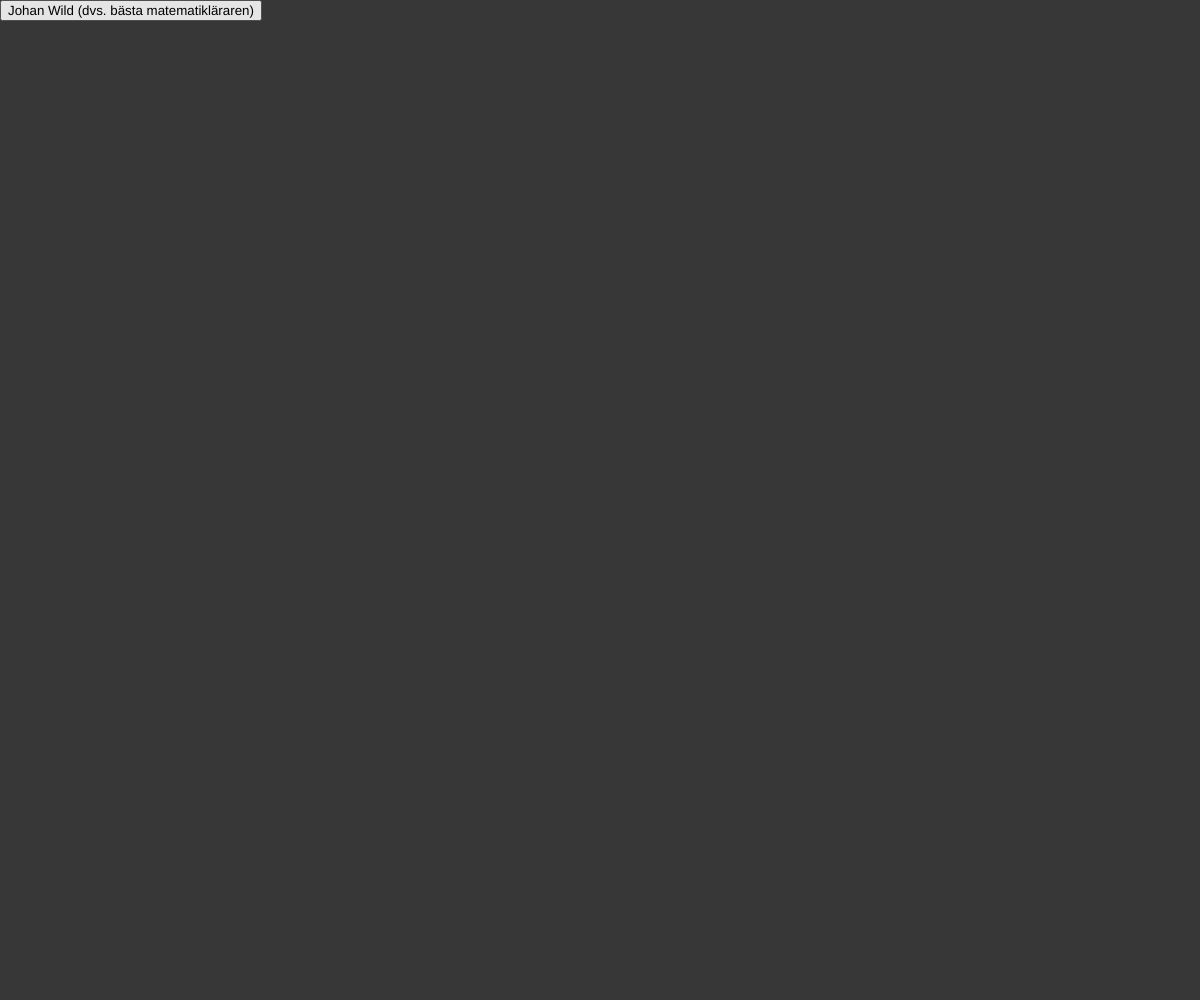
Frame 1 (no input)
Frame 60 (no input): identical to frame 1, image omitted
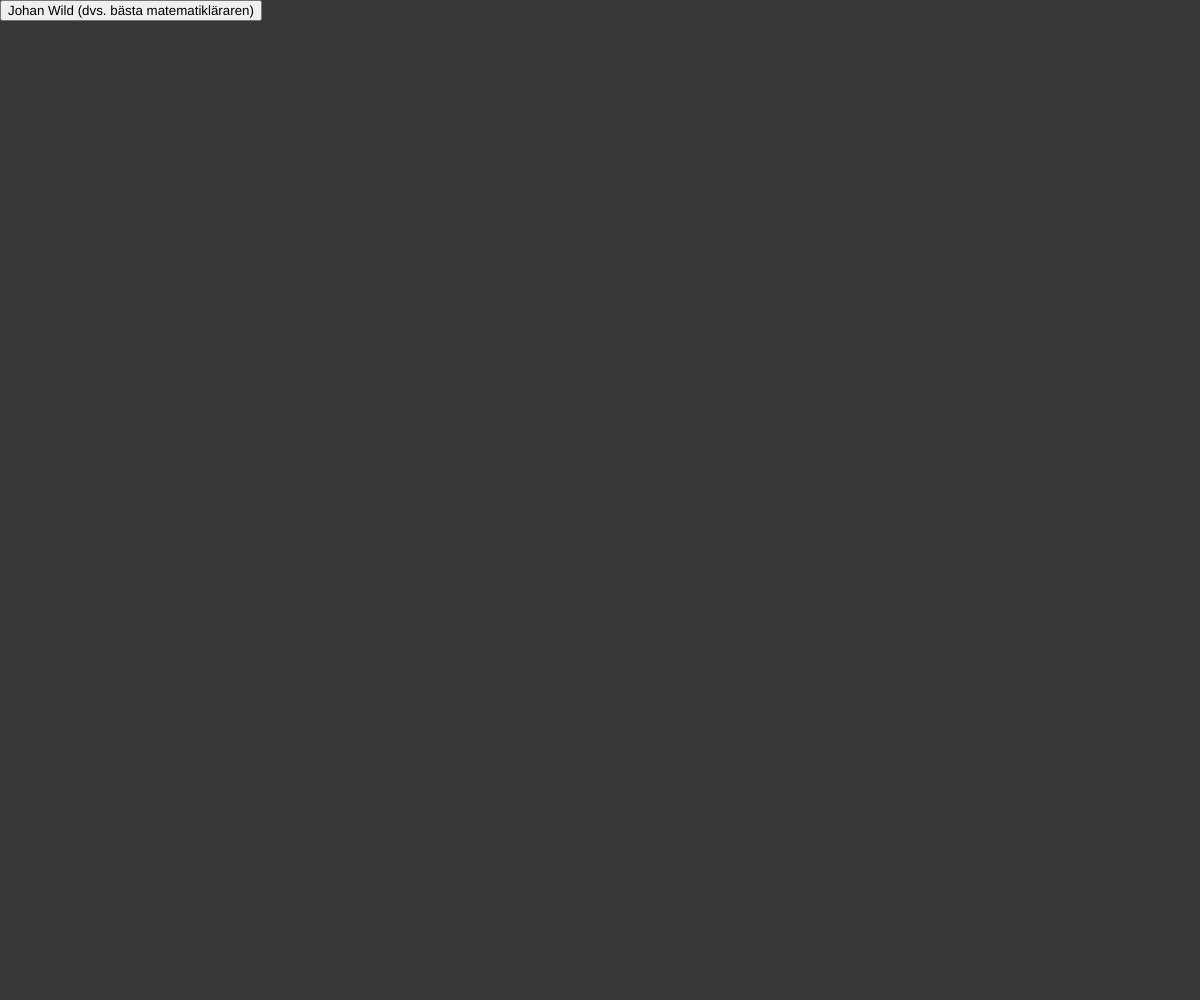
Frame 120 (the mouse pressed at the canvas centre since frame 60)

The p5.js sketch that drew these frames (run headless with seeded random() and noise() and a simulated clock; from frame 60 on, the mouse is pressed at the canvas centre):

// p5.js sketch
// ── sketch.js
var ritaX = [];
var ritaY = [];
var fourierX = [];
var fourierY = [];
var helabilden = [];
var x = 0;
var y = 0;
var t = 0;
var dt = 0;
var bilden = [];
var körvidare = false;

var skip;
var färg;
var weight;
var faktor;

var ritaSjälv = false;

function setup() {
	createCanvas(windowWidth, windowHeight);
	buttonJohan = createButton('Johan Wild (dvs. bästa matematikläraren)');
	buttonJohan.position(0, 0);
	buttonJohan.mousePressed(function () {
		bilden = johan;
		skip = 30
		färg = [244, 54, 76];
		weight = 2;
		faktor = 3;
		körigång();
	})


}

function mouseDragged() {
	if (ritaSjälv === true) {
		stroke(255);
		strokeWeight(3);
		point(mouseX, mouseY);
		bilden.push({ x: mouseX, y: mouseY });
	}
}

function körigång() {
	// var skip = 30;
	// ritaX och ritaY är listorna innehållande punkterna som ska ritas. 
	// Skippar några punkter, annars tar det jätte lång tid för programmet att köra.
	for (var i = 0; i < bilden.length; i += skip) {
		ritaX.push(bilden[i].x * faktor);
		ritaY.push(bilden[i].y * faktor);
	}

	// Skapar "fouriervarianterna" för punkterna som ska ritas.
	// Notera att man kör fouriertransform() på både ritaX och ritaY, detta 
	// för att skapa två cirklar som ritar hela figurer, den ena hanterar x positionen och den andra y positionen. 
	fourierX = fouriertransform(ritaX);
	fourierY = fouriertransform(ritaY);

	// Kolla senare kommentar för valet av dt. 
	dt = TWO_PI / fourierY.length;
	körvidare = true;
}

// Loop som körs hela tiden. 
function draw() {
	// Annars kommer punkterna att "försvinna" bakom bakgrunden när man ritar själv. 
	if (!ritaSjälv) {
		background(55);
	}
	// background(255)
	// "Start" positionen, dvs. den sista roterande punktens koordinater. 
	var Xstart = ritaCirklar(width / 2 - 100, 100, 0, fourierX);
	var Ystart = ritaCirklar(100, height / 2 - 200, HALF_PI, fourierY);

	// Utan denna if-sats så ritar den ett onödigt streck. Påverkar inte slutresultatet men det är fult med ett konstigt streck från ingenstans. 
	if (körvidare === true) {
		helabilden.unshift({ x: Xstart.x, y: Ystart.y });
		line(Xstart.x, Xstart.y, Xstart.x, Ystart.y);
		line(Ystart.x, Ystart.y, Xstart.x, Ystart.y);
	}

	beginShape();
	noFill();
	for (var i = 0; i < helabilden.length; i++) {
		vertex(helabilden[i].x, helabilden[i].y);
	}
	endShape();

	t += dt;

	if (t > TWO_PI) {
		// Bilden är ritad. 
		t = 0;
		// helabilden = [];
		noLoop();
	}

}

// Ritar cirklar och linjerna mellan cirklarna.  
function ritaCirklar(x, y, rotation, fourier) {
	for (var i = 0; i < fourier.length; i++) {
		var prevx = x;
		var prevy = y;

		// Notera att 2pi*kn/N (N är antalet punkter som ska ritas) bestämmer hur snabbt cirklarna ska rotera. 
		// k är frekvensen och tiden måste alltså öka med 2pi/N och därför blir tiden alltid en multipel av 2pi/N. 
		// Detta förklarar även valet av dt. "+ fourier[i].vinkel" är med för att detta är utgångsvinkeln. 
		// "+rotation" krävs då det ibland finns en "offset" i vinkeln. 
		x += fourier[i].r * cos(fourier[i].frekvens * t + fourier[i].vinkel + rotation);
		y += fourier[i].r * sin(fourier[i].frekvens * t + fourier[i].vinkel + rotation);

		// stroke(244,54,76);
		stroke(färg)
		// stroke(173, 216, 230);
		strokeWeight(weight)
		noFill();
		ellipse(prevx, prevy, fourier[i].r);
		// stroke(255);
		line(prevx, prevy, x, y);
	}
	return { x: x, y: y };
}

// Själva DFT.
function fouriertransform(x) {
	// Använder wikipedias ekvation i artikeln om DFT. 
	var temp = [];
	for (var k = 0; k < x.length; k++) {
		var re = 0;
		var im = 0;

		for (var n = 0; n < x.length; n++) {
			re += x[n] * cos(2 * PI / x.length * k * n);
			im -= x[n] * sin(2 * PI / x.length * k * n);
		}
		re /= x.length;
		im /= x.length;

		var frekvens = k;
		var r = sqrt(re * re + im * im);
		var vinkel = atan2(im, re);

		temp[k] = { re: re, im: im, frekvens: frekvens, r: r, vinkel: vinkel };
	}
	return temp;

}

// ── ritningar.js
let johan = [{x:27,y:190},{x:27,y:190},{x:27,y:190},{x:27,y:190},{x:27,y:190},{x:27,y:190},{x:27,y:190},{x:27,y:190},{x:27,y:190},{x:27,y:190},{x:27,y:190},{x:27,y:190},{x:27,y:190},{x:27,y:190},{x:27,y:190},{x:27,y:190},{x:27,y:190},{x:27,y:190},{x:27,y:190},{x:27,y:190},{x:27,y:190},{x:27,y:190},{x:27,y:190},{x:28,y:190},{x:28,y:190},{x:28,y:190},{x:28,y:190},{x:28,y:190},{x:28,y:189},{x:28,y:189},{x:28,y:189},{x:29,y:189},{x:29,y:189},{x:29,y:189},{x:29,y:189},{x:29,y:189},{x:29,y:189},{x:29,y:189},{x:29,y:189},{x:29,y:189},{x:29,y:189},{x:29,y:189},{x:29,y:189},{x:30,y:189},{x:30,y:188},{x:30,y:188},{x:30,y:188},{x:30,y:188},{x:30,y:188},{x:30,y:188},{x:30,y:188},{x:30,y:188},{x:31,y:188},{x:31,y:188},{x:31,y:188},{x:31,y:188},{x:31,y:188},{x:31,y:188},{x:31,y:188},{x:32,y:188},{x:32,y:188},{x:32,y:187},{x:32,y:187},{x:32,y:187},{x:32,y:187},{x:32,y:187},{x:32,y:187},{x:33,y:187},{x:33,y:187},{x:33,y:187},{x:33,y:187},{x:33,y:187},{x:33,y:187},{x:33,y:187},{x:34,y:187},{x:34,y:187},{x:34,y:187},{x:34,y:187},{x:34,y:186},{x:35,y:186},{x:35,y:186},{x:35,y:186},{x:35,y:186},{x:35,y:186},{x:35,y:186},{x:35,y:186},{x:35,y:186},{x:36,y:186},{x:36,y:186},{x:36,y:186},{x:36,y:186},{x:36,y:186},{x:36,y:186},{x:36,y:186},{x:36,y:186},{x:36,y:186},{x:36,y:186},{x:36,y:186},{x:37,y:185},{x:37,y:185},{x:37,y:185},{x:37,y:185},{x:37,y:185},{x:37,y:185},{x:37,y:185},{x:38,y:185},{x:38,y:185},{x:38,y:185},{x:38,y:185},{x:38,y:185},{x:38,y:185},{x:38,y:185},{x:38,y:185},{x:38,y:185},{x:39,y:185},{x:39,y:185},{x:39,y:185},{x:39,y:185},{x:39,y:185},{x:40,y:185},{x:40,y:184},{x:40,y:184},{x:40,y:184},{x:40,y:184},{x:40,y:184},{x:41,y:184},{x:41,y:184},{x:41,y:184},{x:41,y:184},{x:41,y:184},{x:41,y:184},{x:41,y:184},{x:41,y:184},{x:41,y:184},{x:42,y:184},{x:42,y:184},{x:42,y:184},{x:42,y:184},{x:42,y:184},{x:43,y:184},{x:43,y:184},{x:43,y:184},{x:43,y:184},{x:43,y:184},{x:43,y:184},{x:43,y:184},{x:44,y:184},{x:44,y:183},{x:44,y:183},{x:44,y:183},{x:44,y:183},{x:44,y:183},{x:44,y:183},{x:44,y:183},{x:44,y:183},{x:44,y:183},{x:45,y:183},{x:45,y:183},{x:45,y:183},{x:45,y:183},{x:45,y:183},{x:46,y:183},{x:46,y:183},{x:46,y:183},{x:46,y:183},{x:46,y:183},{x:46,y:183},{x:46,y:183},{x:47,y:183},{x:47,y:183},{x:47,y:183},{x:47,y:182},{x:47,y:182},{x:47,y:182},{x:48,y:182},{x:48,y:182},{x:48,y:182},{x:48,y:182},{x:48,y:182},{x:49,y:182},{x:49,y:182},{x:49,y:182},{x:49,y:182},{x:49,y:182},{x:49,y:182},{x:49,y:182},{x:50,y:182},{x:50,y:181},{x:50,y:181},{x:50,y:181},{x:50,y:181},{x:50,y:181},{x:51,y:181},{x:51,y:181},{x:51,y:181},{x:51,y:181},{x:51,y:181},{x:51,y:181},{x:51,y:181},{x:52,y:181},{x:52,y:181},{x:52,y:181},{x:52,y:181},{x:52,y:181},{x:52,y:180},{x:52,y:180},{x:52,y:180},{x:53,y:180},{x:53,y:180},{x:53,y:180},{x:53,y:180},{x:53,y:180},{x:53,y:180},{x:53,y:180},{x:53,y:180},{x:53,y:180},{x:54,y:180},{x:54,y:180},{x:54,y:179},{x:54,y:179},{x:54,y:179},{x:54,y:179},{x:54,y:179},{x:54,y:179},{x:54,y:179},{x:55,y:179},{x:55,y:179},{x:55,y:179},{x:55,y:179},{x:55,y:179},{x:55,y:179},{x:55,y:179},{x:56,y:179},{x:56,y:179},{x:56,y:179},{x:56,y:179},{x:56,y:179},{x:56,y:179},{x:56,y:179},{x:56,y:179},{x:56,y:178},{x:56,y:178},{x:56,y:178},{x:56,y:178},{x:57,y:178},{x:57,y:178},{x:57,y:178},{x:58,y:178},{x:58,y:178},{x:58,y:178},{x:58,y:178},{x:58,y:178},{x:58,y:178},{x:58,y:178},{x:59,y:178},{x:59,y:178},{x:59,y:178},{x:59,y:178},{x:59,y:178},{x:60,y:178},{x:60,y:178},{x:60,y:178},{x:60,y:178},{x:60,y:178},{x:60,y:178},{x:60,y:178},{x:60,y:178},{x:60,y:178},{x:60,y:178},{x:61,y:178},{x:61,y:178},{x:61,y:178},{x:61,y:178},{x:61,y:178},{x:61,y:178},{x:61,y:178},{x:61,y:178},{x:61,y:178},{x:61,y:178},{x:62,y:178},{x:62,y:177},{x:62,y:177},{x:62,y:177},{x:62,y:177},{x:63,y:177},{x:63,y:177},{x:63,y:177},{x:63,y:177},{x:63,y:177},{x:63,y:177},{x:64,y:177},{x:64,y:177},{x:64,y:177},{x:64,y:177},{x:64,y:177},{x:64,y:177},{x:64,y:177},{x:65,y:177},{x:65,y:177},{x:65,y:177},{x:65,y:177},{x:65,y:177},{x:66,y:177},{x:66,y:177},{x:66,y:177},{x:66,y:177},{x:66,y:177},{x:66,y:177},{x:66,y:176},{x:67,y:176},{x:67,y:176},{x:67,y:176},{x:67,y:176},{x:67,y:176},{x:67,y:176},{x:67,y:176},{x:67,y:176},{x:68,y:176},{x:68,y:176},{x:68,y:176},{x:68,y:176},{x:68,y:176},{x:69,y:176},{x:69,y:176},{x:69,y:176},{x:69,y:176},{x:69,y:176},{x:69,y:175},{x:70,y:175},{x:70,y:175},{x:70,y:175},{x:70,y:175},{x:70,y:175},{x:70,y:175},{x:70,y:175},{x:71,y:175},{x:71,y:175},{x:71,y:175},{x:71,y:175},{x:71,y:175},{x:71,y:175},{x:71,y:175},{x:71,y:175},{x:71,y:175},{x:71,y:175},{x:72,y:174},{x:72,y:174},{x:72,y:174},{x:72,y:174},{x:72,y:174},{x:72,y:174},{x:72,y:174},{x:72,y:174},{x:72,y:174},{x:73,y:174},{x:73,y:174},{x:73,y:174},{x:73,y:174},{x:73,y:174},{x:73,y:173},{x:73,y:173},{x:73,y:173},{x:73,y:173},{x:73,y:173},{x:73,y:173},{x:73,y:173},{x:73,y:173},{x:73,y:173},{x:73,y:173},{x:73,y:173},{x:73,y:173},{x:74,y:173},{x:74,y:173},{x:74,y:173},{x:74,y:173},{x:74,y:173},{x:74,y:173},{x:74,y:173},{x:74,y:172},{x:74,y:172},{x:74,y:172},{x:74,y:172},{x:74,y:172},{x:74,y:172},{x:74,y:172},{x:74,y:172},{x:74,y:172},{x:74,y:172},{x:74,y:172},{x:74,y:172},{x:75,y:172},{x:75,y:172},{x:75,y:172},{x:75,y:172},{x:75,y:172},{x:75,y:172},{x:75,y:171},{x:75,y:171},{x:75,y:171},{x:75,y:171},{x:75,y:171},{x:75,y:171},{x:75,y:171},{x:75,y:171},{x:75,y:171},{x:75,y:171},{x:75,y:171},{x:75,y:171},{x:76,y:170},{x:76,y:170},{x:76,y:170},{x:76,y:170},{x:76,y:170},{x:76,y:170},{x:76,y:170},{x:76,y:170},{x:76,y:170},{x:76,y:170},{x:76,y:170},{x:76,y:169},{x:76,y:169},{x:76,y:169},{x:76,y:169},{x:76,y:169},{x:76,y:169},{x:76,y:169},{x:76,y:169},{x:76,y:169},{x:76,y:169},{x:76,y:169},{x:76,y:169},{x:76,y:169},{x:76,y:168},{x:76,y:168},{x:76,y:168},{x:76,y:168},{x:76,y:168},{x:76,y:168},{x:76,y:168},{x:76,y:168},{x:76,y:168},{x:76,y:168},{x:76,y:168},{x:76,y:168},{x:76,y:168},{x:76,y:167},{x:76,y:167},{x:76,y:167},{x:76,y:167},{x:76,y:167},{x:76,y:167},{x:76,y:167},{x:76,y:167},{x:76,y:167},{x:76,y:167},{x:76,y:167},{x:76,y:167},{x:76,y:167},{x:76,y:166},{x:76,y:166},{x:76,y:166},{x:76,y:166},{x:76,y:166},{x:76,y:166},{x:76,y:166},{x:76,y:166},{x:76,y:166},{x:76,y:166},{x:76,y:166},{x:76,y:166},{x:76,y:166},{x:76,y:166},{x:76,y:166},{x:76,y:166},{x:76,y:165},{x:76,y:165},{x:76,y:165},{x:76,y:165},{x:76,y:165},{x:76,y:165},{x:76,y:165},{x:76,y:165},{x:76,y:165},{x:76,y:165},{x:76,y:165},{x:76,y:165},{x:76,y:164},{x:76,y:164},{x:76,y:164},{x:76,y:164},{x:76,y:164},{x:76,y:164},{x:76,y:164},{x:76,y:164},{x:76,y:164},{x:76,y:164},{x:76,y:164},{x:76,y:164},{x:76,y:164},{x:76,y:163},{x:76,y:163},{x:76,y:163},{x:76,y:163},{x:76,y:163},{x:76,y:163},{x:76,y:163},{x:76,y:163},{x:76,y:163},{x:76,y:163},{x:76,y:163},{x:76,y:163},{x:76,y:162},{x:76,y:162},{x:76,y:162},{x:76,y:162},{x:76,y:162},{x:76,y:162},{x:76,y:162},{x:76,y:162},{x:76,y:162},{x:76,y:162},{x:76,y:161},{x:76,y:161},{x:76,y:161},{x:76,y:161},{x:76,y:161},{x:76,y:161},{x:76,y:161},{x:76,y:161},{x:76,y:161},{x:76,y:161},{x:76,y:161},{x:76,y:161},{x:76,y:161},{x:76,y:160},{x:76,y:160},{x:76,y:160},{x:76,y:160},{x:76,y:160},{x:76,y:160},{x:76,y:160},{x:76,y:160},{x:76,y:160},{x:76,y:160},{x:76,y:160},{x:76,y:160},{x:76,y:160},{x:76,y:160},{x:76,y:160},{x:76,y:160},{x:76,y:159},{x:76,y:159},{x:76,y:159},{x:76,y:159},{x:76,y:159},{x:76,y:159},{x:76,y:159},{x:76,y:159},{x:76,y:159},{x:76,y:159},{x:76,y:159},{x:76,y:159},{x:76,y:158},{x:76,y:158},{x:76,y:158},{x:76,y:158},{x:76,y:158},{x:76,y:158},{x:76,y:158},{x:76,y:158},{x:76,y:158},{x:76,y:158},{x:76,y:158},{x:76,y:158},{x:76,y:158},{x:76,y:158},{x:76,y:158},{x:76,y:158},{x:76,y:158},{x:76,y:158},{x:76,y:158},{x:76,y:158},{x:76,y:157},{x:76,y:157},{x:76,y:157},{x:76,y:157},{x:76,y:157},{x:76,y:157},{x:76,y:157},{x:76,y:157},{x:76,y:157},{x:76,y:157},{x:76,y:157},{x:76,y:157},{x:76,y:156},{x:76,y:156},{x:76,y:156},{x:76,y:156},{x:76,y:156},{x:76,y:156},{x:76,y:156},{x:76,y:156},{x:76,y:155},{x:76,y:155},{x:76,y:155},{x:76,y:155},{x:76,y:155},{x:76,y:155},{x:76,y:155},{x:76,y:155},{x:76,y:155},{x:76,y:155},{x:76,y:155},{x:76,y:155},{x:76,y:155},{x:76,y:155},{x:76,y:155},{x:76,y:155},{x:76,y:155},{x:76,y:155},{x:76,y:155},{x:75,y:155},{x:75,y:154},{x:75,y:154},{x:75,y:154},{x:75,y:154},{x:75,y:154},{x:75,y:153},{x:74,y:153},{x:74,y:153},{x:74,y:153},{x:74,y:153},{x:74,y:153},{x:74,y:153},{x:74,y:153},{x:74,y:153},{x:74,y:153},{x:74,y:153},{x:74,y:153},{x:74,y:153},{x:74,y:153},{x:74,y:153},{x:74,y:152},{x:74,y:152},{x:74,y:152},{x:74,y:152},{x:74,y:152},{x:74,y:152},{x:74,y:152},{x:73,y:152},{x:73,y:152},{x:73,y:152},{x:73,y:151},{x:73,y:151},{x:73,y:151},{x:73,y:151},{x:73,y:151},{x:73,y:151},{x:73,y:151},{x:73,y:151},{x:73,y:151},{x:73,y:151},{x:73,y:151},{x:73,y:151},{x:73,y:150},{x:73,y:150},{x:73,y:150},{x:73,y:150},{x:73,y:150},{x:73,y:150},{x:73,y:150},{x:73,y:150},{x:73,y:150},{x:73,y:150},{x:73,y:150},{x:73,y:150},{x:73,y:150},{x:73,y:150},{x:73,y:150},{x:73,y:150},{x:73,y:150},{x:73,y:150},{x:73,y:150},{x:73,y:150},{x:73,y:150},{x:73,y:150},{x:73,y:150},{x:73,y:150},{x:73,y:150},{x:73,y:150},{x:73,y:150},{x:73,y:150},{x:72,y:150},{x:72,y:150},{x:72,y:150},{x:72,y:150},{x:72,y:150},{x:72,y:150},{x:72,y:150},{x:72,y:150},{x:72,y:150},{x:72,y:150},{x:72,y:150},{x:72,y:150},{x:72,y:150},{x:72,y:150},{x:72,y:150},{x:72,y:150},{x:72,y:150},{x:72,y:150},{x:72,y:150},{x:72,y:150},{x:72,y:150},{x:72,y:150},{x:72,y:150},{x:73,y:149},{x:73,y:149},{x:73,y:149},{x:73,y:149},{x:73,y:149},{x:73,y:149},{x:73,y:149},{x:73,y:149},{x:73,y:149},{x:73,y:149},{x:73,y:149},{x:73,y:149},{x:72,y:149},{x:72,y:149},{x:72,y:149},{x:72,y:148},{x:72,y:148},{x:72,y:148},{x:72,y:148},{x:72,y:148},{x:72,y:148},{x:72,y:148},{x:72,y:148},{x:72,y:148},{x:72,y:148},{x:72,y:147},{x:72,y:147},{x:72,y:147},{x:71,y:147},{x:71,y:147},{x:71,y:147},{x:71,y:147},{x:71,y:147},{x:71,y:147},{x:71,y:146},{x:71,y:146},{x:71,y:146},{x:71,y:146},{x:71,y:146},{x:71,y:146},{x:71,y:146},{x:71,y:146},{x:71,y:146},{x:71,y:146},{x:71,y:146},{x:71,y:146},{x:71,y:145},{x:71,y:145},{x:71,y:145},{x:71,y:145},{x:71,y:145},{x:71,y:145},{x:71,y:145},{x:71,y:145},{x:71,y:145},{x:71,y:145},{x:71,y:144},{x:71,y:144},{x:71,y:144},{x:71,y:144},{x:71,y:144},{x:71,y:144},{x:71,y:144},{x:71,y:144},{x:71,y:144},{x:71,y:143},{x:71,y:143},{x:71,y:143},{x:71,y:143},{x:71,y:143},{x:71,y:143},{x:71,y:143},{x:71,y:143},{x:71,y:143},{x:71,y:142},{x:71,y:142},{x:71,y:142},{x:71,y:142},{x:71,y:142},{x:71,y:142},{x:71,y:142},{x:71,y:142},{x:71,y:142},{x:71,y:142},{x:71,y:141},{x:71,y:141},{x:71,y:141},{x:71,y:141},{x:71,y:141},{x:71,y:141},{x:71,y:141},{x:71,y:141},{x:71,y:141},{x:71,y:140},{x:71,y:140},{x:71,y:140},{x:71,y:140},{x:71,y:140},{x:71,y:140},{x:71,y:140},{x:71,y:140},{x:71,y:140},{x:71,y:140},{x:71,y:140},{x:71,y:140},{x:71,y:140},{x:71,y:139},{x:71,y:139},{x:71,y:139},{x:71,y:139},{x:71,y:139},{x:71,y:139},{x:71,y:139},{x:71,y:139},{x:71,y:139},{x:71,y:139},{x:71,y:139},{x:71,y:139},{x:71,y:139},{x:71,y:139},{x:71,y:138},{x:71,y:138},{x:71,y:138},{x:71,y:138},{x:71,y:138},{x:71,y:138},{x:71,y:138},{x:71,y:138},{x:70,y:138},{x:70,y:138},{x:70,y:138},{x:70,y:138},{x:70,y:138},{x:70,y:138},{x:70,y:138},{x:70,y:138},{x:70,y:137},{x:70,y:137},{x:70,y:137},{x:70,y:137},{x:70,y:137},{x:70,y:137},{x:70,y:137},{x:70,y:137},{x:69,y:137},{x:69,y:137},{x:69,y:137},{x:69,y:137},{x:69,y:136},{x:69,y:136},{x:69,y:136},{x:68,y:136},{x:68,y:136},{x:68,y:136},{x:68,y:136},{x:68,y:136},{x:68,y:136},{x:68,y:136},{x:68,y:136},{x:68,y:136},{x:68,y:136},{x:68,y:136},{x:68,y:136},{x:67,y:136},{x:67,y:136},{x:67,y:135},{x:67,y:135},{x:67,y:135},{x:67,y:135},{x:67,y:135},{x:66,y:135},{x:66,y:135},{x:66,y:135},{x:66,y:135},{x:66,y:135},{x:66,y:135},{x:66,y:135},{x:66,y:135},{x:66,y:134},{x:66,y:134},{x:66,y:134},{x:66,y:134},{x:66,y:134},{x:66,y:134},{x:66,y:134},{x:66,y:134},{x:66,y:134},{x:65,y:134},{x:65,y:134},{x:65,y:134},{x:65,y:134},{x:65,y:134},{x:65,y:134},{x:65,y:133},{x:65,y:133},{x:65,y:133},{x:65,y:133},{x:65,y:133},{x:65,y:133},{x:65,y:133},{x:65,y:133},{x:64,y:133},{x:64,y:133},{x:64,y:133},{x:64,y:133},{x:64,y:133},{x:64,y:133},{x:64,y:133},{x:64,y:132},{x:64,y:132},{x:64,y:132},{x:64,y:132},{x:64,y:132},{x:64,y:132},{x:64,y:132},{x:64,y:132},{x:64,y:132},{x:64,y:132},{x:64,y:132},{x:64,y:132},{x:64,y:132},{x:63,y:131},{x:63,y:131},{x:63,y:131},{x:63,y:131},{x:63,y:131},{x:63,y:131},{x:63,y:131},{x:63,y:131},{x:63,y:131},{x:63,y:130},{x:63,y:130},{x:63,y:130},{x:63,y:130},{x:63,y:130},{x:63,y:130},{x:63,y:130},{x:63,y:130},{x:63,y:130},{x:63,y:130},{x:63,y:130},{x:63,y:130},{x:62,y:130},{x:62,y:129},{x:62,y:129},{x:62,y:129},{x:62,y:129},{x:62,y:129},{x:62,y:129},{x:62,y:129},{x:62,y:129},{x:62,y:129},{x:62,y:128},{x:62,y:128},{x:62,y:128},{x:62,y:128},{x:62,y:128},{x:62,y:128},{x:62,y:128},{x:62,y:128},{x:62,y:128},{x:62,y:128},{x:62,y:128},{x:62,y:128},{x:62,y:127},{x:62,y:127},{x:62,y:127},{x:62,y:127},{x:62,y:127},{x:62,y:127},{x:62,y:127},{x:62,y:127},{x:62,y:127},{x:62,y:127},{x:62,y:126},{x:62,y:126},{x:62,y:126},{x:62,y:126},{x:62,y:126},{x:62,y:126},{x:62,y:126},{x:62,y:126},{x:61,y:126},{x:61,y:126},{x:61,y:126},{x:61,y:126},{x:61,y:125},{x:61,y:125},{x:61,y:125},{x:61,y:125},{x:61,y:125},{x:61,y:125},{x:61,y:125},{x:61,y:125},{x:61,y:125},{x:61,y:124},{x:61,y:124},{x:61,y:124},{x:61,y:124},{x:61,y:124},{x:61,y:124},{x:61,y:124},{x:61,y:124},{x:61,y:124},{x:61,y:124},{x:61,y:124},{x:61,y:124},{x:61,y:124},{x:61,y:124},{x:61,y:123},{x:61,y:123},{x:61,y:123},{x:61,y:123},{x:61,y:123},{x:61,y:123},{x:61,y:123},{x:61,y:123},{x:61,y:123},{x:61,y:123},{x:61,y:123},{x:61,y:123},{x:61,y:123},{x:61,y:123},{x:61,y:122},{x:61,y:122},{x:61,y:122},{x:61,y:122},{x:61,y:122},{x:61,y:122},{x:61,y:122},{x:61,y:122},{x:61,y:122},{x:61,y:122},{x:61,y:122},{x:61,y:122},{x:61,y:122},{x:61,y:122},{x:61,y:122},{x:61,y:122},{x:61,y:121},{x:61,y:121},{x:61,y:121},{x:61,y:121},{x:61,y:121},{x:61,y:121},{x:61,y:121},{x:61,y:121},{x:61,y:121},{x:61,y:121},{x:61,y:121},{x:61,y:121},{x:61,y:121},{x:61,y:121},{x:61,y:121},{x:61,y:121},{x:61,y:121},{x:61,y:121},{x:61,y:121},{x:61,y:121},{x:61,y:121},{x:61,y:121},{x:61,y:121},{x:61,y:121},{x:61,y:121},{x:61,y:121},{x:61,y:121},{x:61,y:121},{x:61,y:121},{x:61,y:121},{x:61,y:121},{x:61,y:121},{x:61,y:121},{x:61,y:121},{x:61,y:121},{x:61,y:121},{x:61,y:121},{x:61,y:120},{x:61,y:120},{x:61,y:120},{x:61,y:120},{x:61,y:120},{x:61,y:120},{x:61,y:120},{x:61,y:120},{x:61,y:120},{x:61,y:120},{x:61,y:120},{x:61,y:120},{x:61,y:120},{x:61,y:120},{x:61,y:120},{x:61,y:120},{x:61,y:120},{x:61,y:120},{x:61,y:120},{x:61,y:120},{x:61,y:119},{x:61,y:119},{x:61,y:119},{x:61,y:119},{x:61,y:119},{x:61,y:119},{x:61,y:119},{x:61,y:119},{x:61,y:119},{x:61,y:119},{x:61,y:119},{x:61,y:119},{x:61,y:119},{x:61,y:119},{x:61,y:118},{x:61,y:118},{x:61,y:118},{x:61,y:118},{x:61,y:118},{x:61,y:118},{x:61,y:118},{x:61,y:118},{x:61,y:118},{x:61,y:118},{x:61,y:117},{x:61,y:117},{x:61,y:117},{x:61,y:117},{x:61,y:117},{x:61,y:117},{x:61,y:117},{x:61,y:117},{x:61,y:116},{x:61,y:116},{x:61,y:116},{x:61,y:116},{x:61,y:116},{x:61,y:116},{x:61,y:116},{x:61,y:116},{x:61,y:116},{x:61,y:116},{x:61,y:116},{x:61,y:115},{x:61,y:115},{x:61,y:115},{x:61,y:115},{x:61,y:115},{x:61,y:115},{x:61,y:115},{x:61,y:115},{x:61,y:114},{x:61,y:114},{x:61,y:114},{x:61,y:114},{x:61,y:114},{x:62,y:114},{x:62,y:114},{x:62,y:114},{x:62,y:113},{x:62,y:113},{x:62,y:113},{x:62,y:113},{x:62,y:113},{x:62,y:113},{x:62,y:113},{x:62,y:113},{x:62,y:113},{x:62,y:113},{x:62,y:113},{x:62,y:112},{x:62,y:112},{x:62,y:112},{x:62,y:112},{x:62,y:112},{x:62,y:112},{x:62,y:112},{x:62,y:112},{x:62,y:111},{x:62,y:111},{x:62,y:111},{x:62,y:111},{x:62,y:111},{x:62,y:111},{x:62,y:111},{x:63,y:111},{x:63,y:111},{x:63,y:111},{x:63,y:111},{x:63,y:110},{x:63,y:110},{x:63,y:110},{x:63,y:110},{x:63,y:110},{x:63,y:110},{x:63,y:110},{x:63,y:110},{x:63,y:110},{x:63,y:110},{x:63,y:110},{x:63,y:110},{x:63,y:110},{x:63,y:110},{x:63,y:110},{x:63,y:110},{x:64,y:109},{x:64,y:109},{x:64,y:109},{x:64,y:109},{x:64,y:109},{x:64,y:109},{x:64,y:109},{x:64,y:109},{x:64,y:109},{x:64,y:109},{x:64,y:109},{x:64,y:109},{x:64,y:109},{x:64,y:109},{x:64,y:109},{x:64,y:109},{x:64,y:108},{x:64,y:108},{x:64,y:108},{x:64,y:108},{x:64,y:108},{x:64,y:108},{x:64,y:108},{x:65,y:108},{x:65,y:108},{x:65,y:108},{x:65,y:108},{x:65,y:108},{x:65,y:108},{x:65,y:108},{x:65,y:108},{x:65,y:108},{x:65,y:108},{x:65,y:108},{x:65,y:108},{x:65,y:108},{x:65,y:107},{x:65,y:107},{x:65,y:107},{x:65,y:107},{x:65,y:107},{x:65,y:107},{x:65,y:107},{x:65,y:107},{x:66,y:107},{x:66,y:107},{x:66,y:107},{x:66,y:107},{x:66,y:107},{x:66,y:107},{x:66,y:107},{x:66,y:107},{x:67,y:107},{x:67,y:107},{x:67,y:106},{x:67,y:106},{x:67,y:106},{x:67,y:106},{x:67,y:106},{x:67,y:106},{x:67,y:106},{x:67,y:106},{x:67,y:106},{x:68,y:106},{x:68,y:106},{x:68,y:105},{x:68,y:105},{x:68,y:105},{x:68,y:105},{x:68,y:105},{x:68,y:105},{x:68,y:105},{x:68,y:105},{x:68,y:105},{x:69,y:105},{x:69,y:105},{x:69,y:105},{x:69,y:104},{x:69,y:104},{x:69,y:104},{x:69,y:104},{x:69,y:104},{x:69,y:104},{x:69,y:104},{x:69,y:104},{x:69,y:104},{x:69,y:104},{x:69,y:103},{x:69,y:103},{x:69,y:103},{x:69,y:103},{x:69,y:103},{x:69,y:103},{x:69,y:103},{x:70,y:103},{x:70,y:103},{x:70,y:102},{x:70,y:102},{x:70,y:102},{x:70,y:102},{x:70,y:102},{x:70,y:102},{x:70,y:102},{x:70,y:102},{x:70,y:102},{x:70,y:101},{x:70,y:101},{x:70,y:101},{x:70,y:101},{x:70,y:101},{x:70,y:101},{x:70,y:101},{x:70,y:101},{x:70,y:101},{x:70,y:101},{x:70,y:101},{x:70,y:100},{x:70,y:100},{x:70,y:100},{x:70,y:100},{x:70,y:100},{x:70,y:100},{x:70,y:100},{x:70,y:100},{x:70,y:100},{x:70,y:100},{x:70,y:100},{x:71,y:99},{x:71,y:99},{x:71,y:99},{x:71,y:99},{x:71,y:99},{x:71,y:99},{x:71,y:99},{x:71,y:99},{x:71,y:98},{x:71,y:98},{x:71,y:98},{x:71,y:98},{x:71,y:98},{x:71,y:98},{x:71,y:98},{x:71,y:98},{x:71,y:97},{x:71,y:97},{x:71,y:97},{x:71,y:97},{x:71,y:97},{x:71,y:96},{x:71,y:96},{x:71,y:96},{x:72,y:96},{x:72,y:96},{x:72,y:96},{x:72,y:96},{x:72,y:96},{x:72,y:96},{x:72,y:96},{x:72,y:96},{x:72,y:96},{x:72,y:95},{x:72,y:95},{x:72,y:95},{x:72,y:95},{x:72,y:95},{x:72,y:95},{x:72,y:95},{x:72,y:95},{x:72,y:95},{x:72,y:95},{x:72,y:95},{x:73,y:94},{x:73,y:94},{x:73,y:94},{x:73,y:94},{x:73,y:94},{x:73,y:94},{x:73,y:94},{x:73,y:93},{x:73,y:93},{x:73,y:93},{x:73,y:93},{x:73,y:93},{x:73,y:93},{x:73,y:93},{x:73,y:93},{x:73,y:92},{x:73,y:92},{x:73,y:92},{x:73,y:92},{x:73,y:92},{x:73,y:92},{x:73,y:92},{x:74,y:92},{x:74,y:92},{x:74,y:91},{x:74,y:91},{x:74,y:91},{x:74,y:91},{x:74,y:91},{x:74,y:90},{x:74,y:90},{x:74,y:90},{x:74,y:90},{x:74,y:90},{x:74,y:90},{x:74,y:90},{x:74,y:90},{x:74,y:90},{x:74,y:90},{x:74,y:89},{x:74,y:89},{x:74,y:89},{x:74,y:89},{x:74,y:89},{x:74,y:89},{x:74,y:89},{x:74,y:88},{x:74,y:88},{x:74,y:88},{x:74,y:88},{x:74,y:88},{x:74,y:88},{x:74,y:88},{x:74,y:88},{x:74,y:88},{x:74,y:88},{x:74,y:88},{x:74,y:87},{x:74,y:87},{x:74,y:87},{x:74,y:87},{x:74,y:87},{x:74,y:87},{x:74,y:87},{x:74,y:87},{x:74,y:87},{x:74,y:87},{x:74,y:86},{x:74,y:86},{x:74,y:86},{x:74,y:86},{x:74,y:86},{x:74,y:85},{x:74,y:85},{x:74,y:85},{x:74,y:85},{x:74,y:85},{x:74,y:85},{x:74,y:85},{x:74,y:85},{x:74,y:85},{x:74,y:85},{x:74,y:85},{x:74,y:85},{x:74,y:85},{x:74,y:85},{x:74,y:85},{x:74,y:85},{x:74,y:85},{x:75,y:84},{x:75,y:84},{x:75,y:84},{x:75,y:84},{x:75,y:84},{x:75,y:84},{x:75,y:84},{x:75,y:84},{x:75,y:84},{x:75,y:84},{x:75,y:84},{x:75,y:84},{x:75,y:84},{x:75,y:84},{x:75,y:84},{x:75,y:83},{x:75,y:83},{x:75,y:83},{x:75,y:83},{x:75,y:83},{x:75,y:83},{x:75,y:83},{x:76,y:83},{x:76,y:83},{x:76,y:83},{x:76,y:83},{x:76,y:83},{x:76,y:83},{x:76,y:83},{x:76,y:83},{x:76,y:83},{x:76,y:82},{x:76,y:82},{x:76,y:82},{x:76,y:82},{x:76,y:82},{x:76,y:82},{x:76,y:82},{x:76,y:82},{x:76,y:82},{x:76,y:82},{x:76,y:82},{x:76,y:82},{x:76,y:82},{x:76,y:82},{x:77,y:82},{x:77,y:82},{x:77,y:82},{x:77,y:82},{x:77,y:82},{x:77,y:81},{x:77,y:81},{x:78,y:81},{x:78,y:81},{x:78,y:81},{x:78,y:81},{x:78,y:81},{x:79,y:81},{x:79,y:81},{x:79,y:81},{x:79,y:81},{x:79,y:81},{x:79,y:81},{x:79,y:81},{x:80,y:81},{x:80,y:81},{x:80,y:81},{x:80,y:81},{x:80,y:81},{x:80,y:81},{x:80,y:81},{x:80,y:81},{x:81,y:81},{x:81,y:81},{x:81,y:81},{x:81,y:81},{x:81,y:81},{x:81,y:81},{x:82,y:81},{x:82,y:81},{x:82,y:81},{x:82,y:81},{x:82,y:81},{x:82,y:81},{x:82,y:81},{x:82,y:81},{x:83,y:81},{x:83,y:81},{x:83,y:81},{x:83,y:80},{x:83,y:80},{x:84,y:80},{x:84,y:80},{x:84,y:80},{x:84,y:80},{x:84,y:80},{x:84,y:80},{x:85,y:80},{x:85,y:80},{x:85,y:80},{x:85,y:80},{x:85,y:80},{x:85,y:80},{x:85,y:80},{x:85,y:80},{x:85,y:80},{x:85,y:80},{x:85,y:80},{x:85,y:80},{x:85,y:80},{x:85,y:80},{x:86,y:80},{x:86,y:80},{x:86,y:80},{x:86,y:80},{x:86,y:80},{x:86,y:80},{x:86,y:80},{x:86,y:80},{x:87,y:80},{x:87,y:80},{x:87,y:80},{x:87,y:80},{x:87,y:80},{x:87,y:80},{x:88,y:80},{x:88,y:80},{x:88,y:80},{x:88,y:80},{x:88,y:80},{x:88,y:80},{x:88,y:80},{x:89,y:80},{x:89,y:80},{x:89,y:80},{x:89,y:80},{x:89,y:80},{x:90,y:80},{x:90,y:80},{x:90,y:80},{x:90,y:80},{x:90,y:80},{x:91,y:80},{x:91,y:80},{x:91,y:80},{x:91,y:80},{x:91,y:79},{x:91,y:79},{x:92,y:79},{x:92,y:79},{x:92,y:79},{x:92,y:79},{x:92,y:79},{x:92,y:79},{x:93,y:79},{x:93,y:79},{x:93,y:79},{x:93,y:79},{x:93,y:79},{x:93,y:79},{x:94,y:79},{x:94,y:79},{x:94,y:79},{x:94,y:79},{x:94,y:79},{x:95,y:79},{x:95,y:79},{x:95,y:79},{x:95,y:79},{x:95,y:79},{x:95,y:79},{x:95,y:79},{x:96,y:79},{x:96,y:79},{x:96,y:79},{x:96,y:79},{x:96,y:79},{x:97,y:79},{x:97,y:79},{x:97,y:79},{x:97,y:79},{x:97,y:79},{x:97,y:79},{x:98,y:79},{x:98,y:79},{x:98,y:79},{x:98,y:79},{x:98,y:79},{x:98,y:79},{x:99,y:79},{x:99,y:79},{x:99,y:79},{x:99,y:79},{x:99,y:79},{x:100,y:79},{x:100,y:79},{x:100,y:79},{x:100,y:79},{x:100,y:79},{x:100,y:79},{x:101,y:79},{x:101,y:79},{x:101,y:79},{x:101,y:79},{x:101,y:79},{x:101,y:79},{x:102,y:79},{x:102,y:79},{x:102,y:79},{x:102,y:79},{x:102,y:79},{x:102,y:79},{x:102,y:79},{x:103,y:79},{x:103,y:79},{x:103,y:79},{x:104,y:79},{x:104,y:79},{x:104,y:79},{x:104,y:79},{x:104,y:79},{x:104,y:79},{x:104,y:79},{x:105,y:79},{x:105,y:79},{x:105,y:79},{x:105,y:79},{x:106,y:79},{x:106,y:79},{x:106,y:79},{x:106,y:79},{x:106,y:79},{x:106,y:79},{x:107,y:79},{x:107,y:79},{x:107,y:79},{x:107,y:79},{x:107,y:79},{x:108,y:79},{x:108,y:79},{x:108,y:79},{x:108,y:79},{x:108,y:79},{x:108,y:79},{x:109,y:79},{x:109,y:79},{x:109,y:79},{x:109,y:79},{x:109,y:79},{x:109,y:79},{x:110,y:79},{x:110,y:79},{x:110,y:79},{x:110,y:79},{x:110,y:79},{x:110,y:79},{x:110,y:79},{x:111,y:79},{x:111,y:79},{x:111,y:79},{x:111,y:79},{x:111,y:79},{x:111,y:79},{x:111,y:79},{x:111,y:79},{x:111,y:79},{x:111,y:79},{x:111,y:79},{x:111,y:79},{x:112,y:79},{x:112,y:79},{x:112,y:79},{x:112,y:79},{x:112,y:79},{x:112,y:79},{x:113,y:79},{x:113,y:79},{x:113,y:79},{x:113,y:79},{x:113,y:80},{x:114,y:80},{x:114,y:80},{x:114,y:80},{x:114,y:80},{x:114,y:80},{x:114,y:80},{x:114,y:80},{x:115,y:80},{x:115,y:80},{x:115,y:80},{x:115,y:80},{x:115,y:80},{x:115,y:80},{x:115,y:80},{x:115,y:80},{x:116,y:80},{x:116,y:81},{x:116,y:81},{x:116,y:81},{x:116,y:81},{x:116,y:81},{x:116,y:81},{x:117,y:81},{x:117,y:81},{x:117,y:81},{x:117,y:81},{x:117,y:81},{x:117,y:81},{x:117,y:81},{x:117,y:81},{x:117,y:81},{x:117,y:81},{x:117,y:82},{x:117,y:82},{x:118,y:82},{x:118,y:82},{x:118,y:82},{x:118,y:82},{x:118,y:82},{x:118,y:82},{x:118,y:82},{x:118,y:82},{x:118,y:82},{x:118,y:82},{x:118,y:82},{x:118,y:82},{x:118,y:82},{x:118,y:82},{x:118,y:82},{x:118,y:82},{x:119,y:82},{x:119,y:82},{x:119,y:83},{x:119,y:83},{x:119,y:83},{x:119,y:83},{x:119,y:83},{x:119,y:83},{x:119,y:83},{x:119,y:83},{x:119,y:83},{x:119,y:83},{x:119,y:83},{x:119,y:83},{x:119,y:83},{x:120,y:83},{x:120,y:83},{x:120,y:83},{x:120,y:83},{x:120,y:83},{x:120,y:83},{x:120,y:84},{x:120,y:84},{x:120,y:84},{x:120,y:84},{x:120,y:84},{x:120,y:84},{x:120,y:84},{x:121,y:84},{x:121,y:84},{x:121,y:84},{x:121,y:84},{x:121,y:84},{x:121,y:84},{x:121,y:85},{x:121,y:85},{x:121,y:85},{x:121,y:85},{x:121,y:85},{x:121,y:85},{x:121,y:85},{x:121,y:85},{x:122,y:85},{x:122,y:85},{x:122,y:85},{x:122,y:85},{x:122,y:85},{x:122,y:85},{x:122,y:85},{x:122,y:85},{x:122,y:85},{x:123,y:85},{x:123,y:85},{x:123,y:85},{x:123,y:86},{x:123,y:86},{x:123,y:86},{x:123,y:86},{x:123,y:86},{x:123,y:86},{x:124,y:86},{x:124,y:86},{x:124,y:86},{x:124,y:86},{x:124,y:86},{x:124,y:86},{x:124,y:86},{x:124,y:86},{x:125,y:86},{x:125,y:86},{x:125,y:86},{x:125,y:86},{x:125,y:86},{x:125,y:87},{x:125,y:87},{x:125,y:87},{x:125,y:87},{x:125,y:87},{x:125,y:87},{x:125,y:87},{x:125,y:87},{x:125,y:87},{x:126,y:87},{x:126,y:87},{x:126,y:87},{x:126,y:87},{x:126,y:87},{x:126,y:87},{x:126,y:87},{x:126,y:87},{x:126,y:87},{x:126,y:87},{x:126,y:87},{x:126,y:88},{x:126,y:88},{x:126,y:88},{x:126,y:88},{x:127,y:88},{x:127,y:88},{x:127,y:88},{x:127,y:88},{x:127,y:88},{x:127,y:88},{x:127,y:88},{x:127,y:88},{x:127,y:89},{x:127,y:89},{x:127,y:89},{x:127,y:89},{x:127,y:89},{x:127,y:89},{x:127,y:89},{x:127,y:89},{x:127,y:89},{x:127,y:89},{x:127,y:89},{x:127,y:89},{x:127,y:89},{x:127,y:90},{x:127,y:90},{x:127,y:90},{x:127,y:90},{x:127,y:90},{x:127,y:90},{x:127,y:90},{x:127,y:90},{x:127,y:90},{x:127,y:90},{x:127,y:91},{x:127,y:91},{x:127,y:91},{x:127,y:91},{x:127,y:91},{x:127,y:91},{x:127,y:91},{x:127,y:91},{x:127,y:91},{x:127,y:92},{x:127,y:92},{x:127,y:92},{x:127,y:92},{x:127,y:92},{x:127,y:92},{x:127,y:92},{x:127,y:92},{x:127,y:92},{x:127,y:93},{x:127,y:93},{x:127,y:93},{x:127,y:93},{x:127,y:93},{x:127,y:93},{x:127,y:93},{x:127,y:93},{x:127,y:93},{x:127,y:94},{x:127,y:94},{x:127,y:94},{x:127,y:94},{x:127,y:94},{x:127,y:94},{x:127,y:94},{x:127,y:95},{x:127,y:95},{x:127,y:95},{x:127,y:95},{x:127,y:95},{x:127,y:95},{x:127,y:95},{x:127,y:95},{x:127,y:96},{x:127,y:96},{x:127,y:96},{x:127,y:96},{x:127,y:96},{x:127,y:96},{x:127,y:96},{x:127,y:96},{x:127,y:96},{x:127,y:97},{x:127,y:97},{x:127,y:97},{x:127,y:97},{x:127,y:97},{x:127,y:97},{x:128,y:97},{x:128,y:97},{x:128,y:98},{x:128,y:98},{x:128,y:98},{x:128,y:98},{x:128,y:98},{x:128,y:98},{x:128,y:99},{x:128,y:99},{x:128,y:99},{x:128,y:99},{x:128,y:99},{x:128,y:99},{x:128,y:99},{x:128,y:99},{x:128,y:100},{x:128,y:100},{x:128,y:100},{x:128,y:100},{x:128,y:100},{x:129,y:100},{x:129,y:100},{x:129,y:101},{x:129,y:101},{x:129,y:101},{x:129,y:101},{x:129,y:101},{x:129,y:101},{x:129,y:101},{x:129,y:101},{x:129,y:101},{x:129,y:101},{x:129,y:102},{x:129,y:102},{x:129,y:102},{x:129,y:102},{x:129,y:102},{x:129,y:102},{x:129,y:102},{x:129,y:103},{x:129,y:103},{x:129,y:103},{x:129,y:103},{x:129,y:103},{x:129,y:103},{x:129,y:103},{x:129,y:103},{x:129,y:104},{x:129,y:104},{x:129,y:104},{x:130,y:104},{x:130,y:104},{x:130,y:104},{x:130,y:104},{x:130,y:105},{x:130,y:105},{x:130,y:105},{x:130,y:105},{x:130,y:105},{x:130,y:105},{x:130,y:105},{x:130,y:105},{x:130,y:106},{x:130,y:106},{x:130,y:106},{x:130,y:106},{x:130,y:106},{x:130,y:106},{x:130,y:106},{x:130,y:107},{x:130,y:107},{x:130,y:107},{x:130,y:107},{x:130,y:107},{x:130,y:107},{x:130,y:107},{x:130,y:107},{x:130,y:108},{x:130,y:108},{x:130,y:108},{x:130,y:108},{x:130,y:108},{x:130,y:108},{x:131,y:108},{x:131,y:109},{x:131,y:109},{x:131,y:109},{x:131,y:109},{x:131,y:109},{x:131,y:109},{x:131,y:109},{x:131,y:109},{x:131,y:110},{x:131,y:110},{x:131,y:110},{x:131,y:110},{x:132,y:110},{x:132,y:110},{x:132,y:110},{x:132,y:110},{x:132,y:111},{x:132,y:111},{x:132,y:111},{x:132,y:111},{x:132,y:111},{x:132,y:111},{x:132,y:111},{x:132,y:111},{x:132,y:111},{x:132,y:111},{x:132,y:112},{x:132,y:112},{x:132,y:112},{x:133,y:112},{x:133,y:112},{x:133,y:112},{x:133,y:112},{x:133,y:112},{x:133,y:112},{x:133,y:113},{x:133,y:113},{x:133,y:113},{x:133,y:113},{x:133,y:113},{x:133,y:113},{x:133,y:113},{x:133,y:113},{x:133,y:113},{x:133,y:113},{x:134,y:113},{x:134,y:113},{x:134,y:114},{x:134,y:114},{x:134,y:114},{x:134,y:114},{x:134,y:114},{x:134,y:114},{x:134,y:114},{x:134,y:114},{x:134,y:114},{x:134,y:114},{x:135,y:114},{x:135,y:114},{x:135,y:114},{x:135,y:114},{x:135,y:114},{x:135,y:114},{x:136,y:114},{x:136,y:114},{x:136,y:114},{x:136,y:114},{x:136,y:114},{x:136,y:114},{x:136,y:114},{x:136,y:114},{x:136,y:114},{x:136,y:114},{x:137,y:114},{x:137,y:114},{x:137,y:114},{x:137,y:114},{x:137,y:114},{x:137,y:114},{x:137,y:114},{x:137,y:114},{x:137,y:114},{x:137,y:114},{x:137,y:114},{x:137,y:114},{x:137,y:114},{x:137,y:114},{x:137,y:114},{x:137,y:114},{x:137,y:114},{x:137,y:114},{x:137,y:114},{x:138,y:114},{x:138,y:114},{x:138,y:114},{x:138,y:114},{x:138,y:114},{x:138,y:114},{x:138,y:114},{x:138,y:114},{x:138,y:114},{x:139,y:114},{x:139,y:114},{x:139,y:114},{x:139,y:114},{x:139,y:114},{x:139,y:114},{x:139,y:114},{x:139,y:114},{x:139,y:114},{x:140,y:114},{x:140,y:114},{x:140,y:114},{x:140,y:114},{x:140,y:114},{x:140,y:114},{x:140,y:114},{x:140,y:114},{x:140,y:114},{x:141,y:114},{x:141,y:114},{x:141,y:114},{x:141,y:114},{x:141,y:114},{x:141,y:114},{x:141,y:114},{x:141,y:114},{x:141,y:114},{x:142,y:114},{x:142,y:114},{x:142,y:114},{x:142,y:114},{x:142,y:114},{x:142,y:114},{x:142,y:114},{x:142,y:114},{x:142,y:114},{x:142,y:114},{x:142,y:114},{x:142,y:114},{x:142,y:114},{x:142,y:114},{x:142,y:114},{x:142,y:114},{x:142,y:114},{x:142,y:114},{x:142,y:114},{x:142,y:114},{x:142,y:114},{x:142,y:114},{x:142,y:114},{x:142,y:114},{x:142,y:114},{x:142,y:114},{x:142,y:114},{x:143,y:115},{x:143,y:115},{x:143,y:114},{x:143,y:114},{x:143,y:114},{x:143,y:114},{x:143,y:114},{x:143,y:114},{x:143,y:114},{x:143,y:114},{x:143,y:114},{x:143,y:114},{x:143,y:114},{x:143,y:114},{x:143,y:114},{x:143,y:114},{x:143,y:114},{x:143,y:114},{x:143,y:114},{x:143,y:114},{x:143,y:114},{x:143,y:114},{x:143,y:114},{x:143,y:114},{x:143,y:114},{x:143,y:114},{x:143,y:114},{x:143,y:114},{x:143,y:114},{x:143,y:114},{x:143,y:114},{x:143,y:114},{x:143,y:114},{x:143,y:114},{x:143,y:114},{x:143,y:114},{x:143,y:114},{x:143,y:114},{x:143,y:114},{x:143,y:114},{x:143,y:114},{x:143,y:114},{x:143,y:114},{x:143,y:114},{x:143,y:114},{x:143,y:114},{x:143,y:114},{x:143,y:114},{x:143,y:114},{x:143,y:114},{x:143,y:114},{x:143,y:114},{x:143,y:114},{x:143,y:114},{x:143,y:114},{x:143,y:114},{x:143,y:114},{x:143,y:114},{x:143,y:113},{x:143,y:113},{x:143,y:113},{x:143,y:113},{x:143,y:113},{x:143,y:113},{x:143,y:113},{x:143,y:113},{x:143,y:113},{x:143,y:113},{x:143,y:113},{x:143,y:113},{x:143,y:113},{x:143,y:113},{x:143,y:112},{x:143,y:112},{x:143,y:112},{x:143,y:112},{x:143,y:112},{x:143,y:112},{x:143,y:112},{x:143,y:112},{x:143,y:112},{x:143,y:112},{x:143,y:111},{x:143,y:111},{x:143,y:111},{x:143,y:111},{x:143,y:111},{x:143,y:111},{x:143,y:111},{x:143,y:111},{x:143,y:111},{x:143,y:110},{x:143,y:110},{x:143,y:110},{x:143,y:110},{x:143,y:110},{x:143,y:110},{x:143,y:110},{x:143,y:110},{x:143,y:110},{x:143,y:110},{x:143,y:110},{x:143,y:110},{x:143,y:110},{x:143,y:109},{x:143,y:109},{x:143,y:109},{x:143,y:109},{x:143,y:109},{x:143,y:109},{x:143,y:109},{x:143,y:109},{x:143,y:109},{x:143,y:109},{x:143,y:109},{x:143,y:109},{x:143,y:108},{x:143,y:108},{x:143,y:108},{x:143,y:108},{x:143,y:108},{x:143,y:108},{x:143,y:108},{x:143,y:108},{x:143,y:108},{x:143,y:108},{x:143,y:108},{x:143,y:107},{x:143,y:107},{x:143,y:107},{x:143,y:107},{x:143,y:107},{x:143,y:107},{x:143,y:107},{x:143,y:107},{x:143,y:107},{x:143,y:107},{x:143,y:107},{x:143,y:107},{x:143,y:106},{x:143,y:106},{x:143,y:106},{x:143,y:106},{x:143,y:106},{x:142,y:106},{x:142,y:106},{x:142,y:106},{x:142,y:106},{x:142,y:106},{x:142,y:105},{x:142,y:105},{x:142,y:105},{x:142,y:105},{x:142,y:105},{x:142,y:105},{x:142,y:105},{x:142,y:105},{x:142,y:105},{x:142,y:105},{x:142,y:105},{x:142,y:104},{x:142,y:104},{x:142,y:104},{x:142,y:104},{x:142,y:104},{x:142,y:104},{x:142,y:104},{x:142,y:104},{x:142,y:104},{x:142,y:104},{x:142,y:104},{x:142,y:104},{x:142,y:103},{x:142,y:103},{x:142,y:103},{x:142,y:103},{x:142,y:103},{x:142,y:103},{x:142,y:103},{x:142,y:103},{x:142,y:103},{x:142,y:103},{x:142,y:103},{x:142,y:102},{x:142,y:102},{x:142,y:102},{x:142,y:102},{x:142,y:102},{x:142,y:102},{x:142,y:102},{x:142,y:102},{x:142,y:102},{x:142,y:102},{x:142,y:101},{x:142,y:101},{x:142,y:101},{x:142,y:101},{x:142,y:101},{x:142,y:101},{x:143,y:101},{x:143,y:101},{x:143,y:100},{x:143,y:100},{x:143,y:100},{x:143,y:100},{x:143,y:100},{x:143,y:100},{x:143,y:100},{x:143,y:100},{x:143,y:100},{x:143,y:100},{x:143,y:99},{x:143,y:99},{x:143,y:99},{x:143,y:99},{x:143,y:99},{x:143,y:99},{x:143,y:99},{x:143,y:99},{x:143,y:99},{x:143,y:98},{x:143,y:98},{x:143,y:98},{x:143,y:98},{x:143,y:98},{x:143,y:98},{x:143,y:98},{x:143,y:98},{x:143,y:98},{x:143,y:97},{x:142,y:97},{x:142,y:97},{x:142,y:97},{x:142,y:97},{x:142,y:97},{x:142,y:97},{x:142,y:97},{x:142,y:97},{x:142,y:97},{x:142,y:97},{x:142,y:97},{x:142,y:97},{x:142,y:96},{x:142,y:96},{x:142,y:96},{x:142,y:96},{x:142,y:96},{x:142,y:96},{x:143,y:96},{x:143,y:95},{x:143,y:95},{x:143,y:95},{x:143,y:95},{x:143,y:95},{x:143,y:95},{x:143,y:95},{x:143,y:95},{x:143,y:95},{x:143,y:95},{x:143,y:95},{x:143,y:95},{x:143,y:95},{x:143,y:95},{x:143,y:95},{x:143,y:94},{x:143,y:94},{x:143,y:94},{x:143,y:94},{x:143,y:94},{x:143,y:94},{x:143,y:94},{x:143,y:94},{x:143,y:94},{x:143,y:93},{x:143,y:93},{x:143,y:93},{x:143,y:93},{x:143,y:93},{x:143,y:93},{x:143,y:93},{x:143,y:93},{x:143,y:93},{x:143,y:93},{x:143,y:92},{x:143,y:92},{x:143,y:92},{x:143,y:92},{x:144,y:91},{x:144,y:91},{x:144,y:91},{x:144,y:91},{x:144,y:91},{x:144,y:91},{x:144,y:91},{x:144,y:91},{x:144,y:91},{x:144,y:91},{x:144,y:91},{x:144,y:91},{x:144,y:90},{x:144,y:90},{x:144,y:90},{x:144,y:90},{x:144,y:90},{x:144,y:90},{x:143,y:90},{x:143,y:90},{x:143,y:90},{x:143,y:90},{x:143,y:90},{x:143,y:90},{x:143,y:90},{x:143,y:90},{x:143,y:89},{x:143,y:89},{x:143,y:89},{x:143,y:89},{x:143,y:89},{x:142,y:89},{x:142,y:89},{x:142,y:89},{x:142,y:89},{x:142,y:89},{x:142,y:89},{x:142,y:89},{x:142,y:89},{x:142,y:89},{x:142,y:89},{x:142,y:89},{x:142,y:89},{x:142,y:89},{x:142,y:88},{x:142,y:88},{x:142,y:88},{x:142,y:88},{x:142,y:88},{x:142,y:88},{x:142,y:88},{x:142,y:88},{x:142,y:88},{x:142,y:88},{x:142,y:88},{x:142,y:87},{x:142,y:87},{x:142,y:87},{x:142,y:87},{x:142,y:87},{x:142,y:87},{x:142,y:86},{x:142,y:86},{x:142,y:86},{x:142,y:86},{x:142,y:86},{x:142,y:86},{x:142,y:86},{x:142,y:86},{x:142,y:86},{x:142,y:86},{x:142,y:86},{x:142,y:85},{x:142,y:85},{x:142,y:85},{x:142,y:85},{x:142,y:85},{x:142,y:85},{x:142,y:85},{x:142,y:85},{x:142,y:85},{x:142,y:85},{x:142,y:85},{x:142,y:85},{x:142,y:85},{x:142,y:85},{x:142,y:85},{x:142,y:85},{x:142,y:85},{x:142,y:85},{x:142,y:85},{x:142,y:85},{x:142,y:85},{x:142,y:85},{x:142,y:85},{x:142,y:85},{x:142,y:85},{x:142,y:85},{x:142,y:85},{x:142,y:85},{x:142,y:85},{x:142,y:85},{x:142,y:85},{x:142,y:85},{x:142,y:85},{x:142,y:85},{x:142,y:85},{x:142,y:85},{x:142,y:85},{x:142,y:85},{x:142,y:85},{x:142,y:85},{x:142,y:85},{x:142,y:85},{x:142,y:85},{x:142,y:85},{x:142,y:85},{x:142,y:85},{x:142,y:85},{x:142,y:85},{x:142,y:84},{x:142,y:84},{x:142,y:84},{x:142,y:84},{x:142,y:84},{x:142,y:84},{x:142,y:84},{x:142,y:84},{x:142,y:83},{x:142,y:83},{x:142,y:83},{x:142,y:83},{x:142,y:83},{x:142,y:83},{x:142,y:83},{x:142,y:83},{x:142,y:83},{x:142,y:83},{x:142,y:82},{x:142,y:82},{x:142,y:82},{x:142,y:82},{x:142,y:82},{x:142,y:82},{x:141,y:82},{x:141,y:82},{x:141,y:82},{x:141,y:82},{x:141,y:82},{x:141,y:82},{x:141,y:82},{x:141,y:81},{x:141,y:81},{x:141,y:81},{x:141,y:81},{x:141,y:81},{x:141,y:81},{x:141,y:81},{x:141,y:81},{x:141,y:81},{x:141,y:81},{x:141,y:80},{x:141,y:80},{x:141,y:80},{x:141,y:80},{x:141,y:80},{x:141,y:80},{x:141,y:80},{x:141,y:79},{x:140,y:79},{x:140,y:79},{x:140,y:79},{x:140,y:79},{x:140,y:79},{x:140,y:79},{x:140,y:79},{x:140,y:78},{x:140,y:78},{x:140,y:78},{x:140,y:78},{x:140,y:78},{x:139,y:78},{x:139,y:78},{x:139,y:77},{x:139,y:77},{x:139,y:77},{x:139,y:77},{x:139,y:77},{x:139,y:77},{x:139,y:77},{x:139,y:77},{x:139,y:76},{x:139,y:76},{x:139,y:76},{x:139,y:76},{x:139,y:76},{x:139,y:76},{x:139,y:76},{x:139,y:76},{x:139,y:76},{x:138,y:76},{x:138,y:76},{x:138,y:75},{x:138,y:75},{x:138,y:75},{x:138,y:75},{x:138,y:75},{x:138,y:75},{x:138,y:75},{x:138,y:75},{x:138,y:75},{x:138,y:75},{x:138,y:75},{x:138,y:74},{x:138,y:74},{x:137,y:74},{x:137,y:74},{x:137,y:74},{x:137,y:74},{x:137,y:74},{x:137,y:74},{x:137,y:74},{x:137,y:74},{x:137,y:74},{x:137,y:73},{x:137,y:73},{x:137,y:73},{x:136,y:73},{x:136,y:73},{x:136,y:73},{x:136,y:73},{x:136,y:73},{x:136,y:73},{x:136,y:72},{x:136,y:72},{x:136,y:72},{x:136,y:72},{x:136,y:72},{x:135,y:72},{x:135,y:72},{x:135,y:72},{x:135,y:72},{x:135,y:72},{x:135,y:71},{x:135,y:71},{x:134,y:71},{x:134,y:71},{x:134,y:71},{x:134,y:71},{x:134,y:71},{x:134,y:71},{x:134,y:70},{x:134,y:70},{x:134,y:70},{x:134,y:70},{x:133,y:70},{x:133,y:70},{x:133,y:70},{x:133,y:70},{x:133,y:70},{x:133,y:70},{x:133,y:70},{x:133,y:70},{x:133,y:70},{x:133,y:70},{x:133,y:69},{x:132,y:69},{x:132,y:69},{x:132,y:69},{x:132,y:69},{x:132,y:68},{x:132,y:68},{x:132,y:68},{x:131,y:68},{x:131,y:68},{x:131,y:68},{x:131,y:68},{x:131,y:68},{x:131,y:68},{x:131,y:67},{x:131,y:67},{x:131,y:67},{x:131,y:67},{x:131,y:67},{x:131,y:67},{x:131,y:67},{x:131,y:67},{x:130,y:67},{x:130,y:67},{x:130,y:66},{x:130,y:66},{x:130,y:66},{x:130,y:66},{x:130,y:66},{x:130,y:66},{x:130,y:66},{x:129,y:66},{x:129,y:66},{x:129,y:66},{x:129,y:66},{x:129,y:66},{x:129,y:65},{x:129,y:65},{x:129,y:65},{x:129,y:65},{x:129,y:65},{x:128,y:65},{x:128,y:65},{x:128,y:65},{x:128,y:65},{x:128,y:65},{x:128,y:65},{x:128,y:65},{x:128,y:65},{x:128,y:65},{x:128,y:64},{x:127,y:64},{x:127,y:64},{x:127,y:64},{x:127,y:64},{x:127,y:64},{x:127,y:64},{x:127,y:64},{x:127,y:64},{x:127,y:64},{x:127,y:64},{x:126,y:63},{x:126,y:63},{x:126,y:63},{x:126,y:63},{x:126,y:63},{x:126,y:63},{x:125,y:63},{x:125,y:63},{x:125,y:63},{x:125,y:63},{x:125,y:63},{x:125,y:63},{x:125,y:63},{x:125,y:63},{x:125,y:62},{x:124,y:62},{x:124,y:62},{x:124,y:62},{x:124,y:62},{x:124,y:62},{x:124,y:62},{x:124,y:62},{x:124,y:62},{x:124,y:62},{x:124,y:62},{x:124,y:62},{x:124,y:62},{x:124,y:61},{x:124,y:61},{x:123,y:61},{x:123,y:61},{x:123,y:61},{x:123,y:61},{x:123,y:61},{x:123,y:61},{x:123,y:61},{x:122,y:61},{x:122,y:61},{x:122,y:61},{x:122,y:60},{x:122,y:60},{x:122,y:60},{x:122,y:60},{x:122,y:60},{x:122,y:60},{x:121,y:60},{x:121,y:60},{x:121,y:60},{x:121,y:60},{x:121,y:60},{x:121,y:60},{x:121,y:60},{x:121,y:60},{x:121,y:60},{x:121,y:60},{x:121,y:60},{x:121,y:60},{x:121,y:60},{x:121,y:60},{x:120,y:60},{x:120,y:60},{x:120,y:60},{x:120,y:59},{x:120,y:59},{x:120,y:59},{x:120,y:59},{x:120,y:59},{x:120,y:59},{x:120,y:59},{x:120,y:59},{x:119,y:59},{x:119,y:59},{x:119,y:59},{x:119,y:59},{x:119,y:59},{x:119,y:59},{x:119,y:59},{x:119,y:59},{x:119,y:59},{x:118,y:59},{x:118,y:59},{x:118,y:58},{x:118,y:58},{x:118,y:58},{x:118,y:58},{x:118,y:58},{x:117,y:58},{x:117,y:58},{x:117,y:58},{x:117,y:58},{x:117,y:58},{x:117,y:58},{x:117,y:58},{x:117,y:58},{x:117,y:58},{x:117,y:58},{x:117,y:58},{x:117,y:58},{x:117,y:58},{x:119,y:59},{x:119,y:59},{x:119,y:59},{x:119,y:58},{x:119,y:58},{x:119,y:58},{x:119,y:58},{x:119,y:58},{x:119,y:58},{x:119,y:58},{x:119,y:58},{x:119,y:58},{x:119,y:58},{x:119,y:58},{x:119,y:58},{x:119,y:58},{x:119,y:58},{x:119,y:58},{x:119,y:58},{x:119,y:58},{x:119,y:58},{x:119,y:58},{x:119,y:58},{x:119,y:58},{x:119,y:58},{x:119,y:58},{x:119,y:58},{x:119,y:58},{x:118,y:58},{x:118,y:58},{x:118,y:58},{x:118,y:58},{x:118,y:58},{x:118,y:58},{x:118,y:58},{x:118,y:57},{x:118,y:57},{x:117,y:57},{x:117,y:57},{x:117,y:57},{x:117,y:57},{x:117,y:57},{x:117,y:57},{x:116,y:57},{x:116,y:57},{x:116,y:57},{x:116,y:57},{x:115,y:57},{x:115,y:57},{x:115,y:57},{x:115,y:57},{x:115,y:57},{x:115,y:57},{x:115,y:57},{x:115,y:56},{x:115,y:56},{x:114,y:56},{x:114,y:56},{x:114,y:56},{x:114,y:56},{x:114,y:56},{x:114,y:56},{x:114,y:56},{x:114,y:56},{x:114,y:56},{x:114,y:56},{x:113,y:56},{x:113,y:56},{x:113,y:56},{x:113,y:56},{x:113,y:56},{x:112,y:56},{x:112,y:56},{x:112,y:56},{x:112,y:55},{x:112,y:55},{x:112,y:55},{x:111,y:55},{x:111,y:55},{x:111,y:55},{x:111,y:55},{x:111,y:55},{x:111,y:55},{x:111,y:55},{x:111,y:55},{x:110,y:55},{x:110,y:55},{x:110,y:55},{x:110,y:55},{x:110,y:55},{x:110,y:55},{x:109,y:55},{x:109,y:55},{x:109,y:55},{x:109,y:55},{x:109,y:55},{x:109,y:55},{x:109,y:55},{x:108,y:55},{x:108,y:55},{x:108,y:55},{x:108,y:54},{x:107,y:54},{x:107,y:54},{x:107,y:54},{x:107,y:54},{x:107,y:54},{x:107,y:54},{x:107,y:54},{x:106,y:54},{x:106,y:54},{x:106,y:54},{x:106,y:54},{x:106,y:54},{x:105,y:54},{x:105,y:54},{x:105,y:54},{x:105,y:54},{x:105,y:54},{x:105,y:54},{x:105,y:54},{x:104,y:54},{x:104,y:54},{x:104,y:54},{x:104,y:54},{x:103,y:54},{x:103,y:54},{x:103,y:54},{x:102,y:54},{x:102,y:54},{x:102,y:54},{x:102,y:54},{x:102,y:54},{x:102,y:54},{x:102,y:54},{x:102,y:54},{x:101,y:54},{x:101,y:54},{x:101,y:54},{x:101,y:54},{x:101,y:54},{x:101,y:54},{x:101,y:54},{x:101,y:54},{x:100,y:54},{x:100,y:54},{x:100,y:54},{x:100,y:55},{x:100,y:55},{x:99,y:55},{x:99,y:55},{x:99,y:55},{x:99,y:55},{x:99,y:55},{x:99,y:55},{x:98,y:55},{x:98,y:55},{x:98,y:55},{x:98,y:55},{x:98,y:55},{x:98,y:55},{x:98,y:55},{x:98,y:55},{x:98,y:56},{x:97,y:56},{x:97,y:56},{x:97,y:56},{x:97,y:56},{x:97,y:56},{x:97,y:56},{x:96,y:56},{x:96,y:56},{x:96,y:56},{x:96,y:56},{x:96,y:56},{x:96,y:56},{x:96,y:56},{x:96,y:57},{x:95,y:57},{x:95,y:57},{x:95,y:57},{x:95,y:57},{x:95,y:57},{x:95,y:57},{x:95,y:57},{x:95,y:57},{x:94,y:57},{x:94,y:57},{x:94,y:57},{x:94,y:57},{x:94,y:57},{x:94,y:57},{x:94,y:57},{x:94,y:57},{x:94,y:58},{x:94,y:58},{x:93,y:58},{x:93,y:58},{x:93,y:58},{x:93,y:58},{x:93,y:58},{x:92,y:58},{x:92,y:58},{x:92,y:59},{x:92,y:59},{x:92,y:59},{x:92,y:59},{x:91,y:59},{x:91,y:59},{x:91,y:59},{x:91,y:59},{x:91,y:59},{x:91,y:59},{x:91,y:59},{x:91,y:59},{x:91,y:59},{x:91,y:59},{x:91,y:59},{x:90,y:59},{x:90,y:59},{x:90,y:59},{x:90,y:60},{x:90,y:60},{x:90,y:60},{x:90,y:60},{x:89,y:60},{x:89,y:60},{x:89,y:60},{x:89,y:60},{x:89,y:60},{x:89,y:60},{x:89,y:60},{x:89,y:60},{x:89,y:60},{x:89,y:61},{x:89,y:61},{x:89,y:61},{x:88,y:61},{x:88,y:61},{x:88,y:61},{x:88,y:61},{x:88,y:61},{x:88,y:61},{x:88,y:61},{x:88,y:61},{x:87,y:61},{x:87,y:61},{x:87,y:61},{x:87,y:61},{x:87,y:62},{x:87,y:62},{x:87,y:62},{x:87,y:62},{x:87,y:62},{x:86,y:62},{x:86,y:62},{x:86,y:62},{x:86,y:62},{x:86,y:62},{x:86,y:62},{x:86,y:62},{x:86,y:62},{x:85,y:63},{x:85,y:63},{x:85,y:63},{x:85,y:63},{x:85,y:63},{x:85,y:63},{x:84,y:63},{x:84,y:63},{x:84,y:63},{x:84,y:63},{x:84,y:63},{x:84,y:63},{x:83,y:64},{x:83,y:64},{x:83,y:64},{x:83,y:64},{x:83,y:64},{x:83,y:64},{x:83,y:64},{x:83,y:64},{x:83,y:64},{x:83,y:64},{x:83,y:64},{x:82,y:64},{x:82,y:65},{x:82,y:65},{x:82,y:65},{x:82,y:65},{x:82,y:65},{x:82,y:65},{x:82,y:65},{x:82,y:65},{x:82,y:65},{x:82,y:65},{x:82,y:65},{x:81,y:65},{x:81,y:66},{x:81,y:66},{x:81,y:66},{x:81,y:66},{x:81,y:66},{x:81,y:66},{x:81,y:66},{x:81,y:66},{x:81,y:66},{x:81,y:66},{x:80,y:66},{x:80,y:67},{x:80,y:67},{x:80,y:67},{x:80,y:67},{x:80,y:67},{x:80,y:67},{x:80,y:67},{x:80,y:67},{x:79,y:67},{x:79,y:67},{x:79,y:68},{x:79,y:68},{x:79,y:68},{x:79,y:68},{x:79,y:68},{x:79,y:68},{x:79,y:68},{x:79,y:68},{x:79,y:68},{x:78,y:68},{x:78,y:68},{x:78,y:68},{x:78,y:69},{x:78,y:69},{x:78,y:69},{x:78,y:69},{x:78,y:69},{x:78,y:69},{x:78,y:69},{x:78,y:69},{x:78,y:69},{x:78,y:69},{x:78,y:69},{x:78,y:69},{x:78,y:70},{x:77,y:70},{x:77,y:70},{x:77,y:70},{x:77,y:70},{x:77,y:70},{x:77,y:70},{x:77,y:70},{x:77,y:70},{x:77,y:70},{x:77,y:71},{x:77,y:71},{x:77,y:71},{x:77,y:71},{x:77,y:71},{x:77,y:71},{x:77,y:71},{x:76,y:71},{x:76,y:71},{x:76,y:72},{x:76,y:72},{x:76,y:72},{x:76,y:72},{x:76,y:72},{x:76,y:72},{x:76,y:72},{x:76,y:72},{x:76,y:72},{x:76,y:72},{x:76,y:72},{x:76,y:73},{x:76,y:73},{x:76,y:73},{x:75,y:73},{x:75,y:73},{x:75,y:73},{x:75,y:73},{x:75,y:73},{x:75,y:73},{x:75,y:73},{x:75,y:73},{x:75,y:73},{x:75,y:74},{x:75,y:74},{x:75,y:74},{x:75,y:74},{x:75,y:74},{x:74,y:74},{x:74,y:74},{x:74,y:74},{x:74,y:74},{x:74,y:74},{x:74,y:74},{x:74,y:75},{x:74,y:75},{x:74,y:75},{x:74,y:75},{x:74,y:75},{x:74,y:75},{x:74,y:75},{x:74,y:75},{x:74,y:75},{x:74,y:75},{x:74,y:75},{x:74,y:76},{x:74,y:76},{x:74,y:76},{x:74,y:76},{x:74,y:76},{x:74,y:76},{x:74,y:76},{x:74,y:76},{x:74,y:76},{x:74,y:76},{x:74,y:76},{x:74,y:76},{x:73,y:75},{x:73,y:75},{x:73,y:75},{x:77,y:72},{x:77,y:72},{x:77,y:72},{x:77,y:72},{x:77,y:72},{x:77,y:72},{x:77,y:72},{x:77,y:72},{x:77,y:72},{x:77,y:72},{x:77,y:72},{x:77,y:72},{x:77,y:72},{x:77,y:72},{x:77,y:72},{x:77,y:73},{x:77,y:73},{x:77,y:73},{x:77,y:73},{x:77,y:73},{x:77,y:73},{x:77,y:73},{x:76,y:73},{x:76,y:73},{x:76,y:73},{x:76,y:73},{x:76,y:73},{x:76,y:73},{x:76,y:73},{x:76,y:73},{x:76,y:73},{x:76,y:73},{x:76,y:74},{x:76,y:74},{x:76,y:74},{x:76,y:74},{x:76,y:74},{x:75,y:74},{x:75,y:74},{x:75,y:74},{x:75,y:74},{x:75,y:74},{x:75,y:74},{x:75,y:74},{x:75,y:74},{x:75,y:74},{x:75,y:74},{x:75,y:75},{x:75,y:75},{x:75,y:75},{x:74,y:75},{x:74,y:75},{x:74,y:75},{x:74,y:75},{x:74,y:75},{x:74,y:75},{x:74,y:75},{x:74,y:75},{x:74,y:75},{x:74,y:75},{x:73,y:76},{x:73,y:76},{x:73,y:76},{x:73,y:76},{x:73,y:76},{x:73,y:76},{x:73,y:76},{x:73,y:76},{x:73,y:76},{x:73,y:76},{x:73,y:76},{x:72,y:76},{x:72,y:76},{x:72,y:77},{x:72,y:77},{x:72,y:77},{x:72,y:77},{x:72,y:77},{x:72,y:77},{x:72,y:77},{x:72,y:77},{x:71,y:77},{x:71,y:77},{x:71,y:78},{x:71,y:78},{x:71,y:78},{x:71,y:78},{x:71,y:78},{x:71,y:78},{x:71,y:78},{x:71,y:78},{x:71,y:78},{x:71,y:79},{x:70,y:79},{x:70,y:79},{x:70,y:79},{x:70,y:79},{x:70,y:79},{x:70,y:79},{x:70,y:79},{x:70,y:79},{x:70,y:80},{x:70,y:80},{x:70,y:80},{x:70,y:80},{x:70,y:80},{x:69,y:80},{x:69,y:81},{x:69,y:81},{x:69,y:81},{x:69,y:81},{x:69,y:81},{x:69,y:81},{x:69,y:81},{x:69,y:81},{x:69,y:81},{x:69,y:82},{x:69,y:82},{x:69,y:82},{x:69,y:82},{x:69,y:82},{x:69,y:82},{x:69,y:82},{x:69,y:82},{x:69,y:82},{x:69,y:83},{x:69,y:83},{x:69,y:83},{x:69,y:83},{x:69,y:83},{x:69,y:83},{x:69,y:83},{x:69,y:83},{x:69,y:84},{x:69,y:84},{x:69,y:84},{x:69,y:84},{x:69,y:84},{x:68,y:84},{x:68,y:84},{x:68,y:85},{x:68,y:85},{x:68,y:85},{x:68,y:85},{x:68,y:85},{x:68,y:85},{x:68,y:85},{x:68,y:85},{x:68,y:86},{x:68,y:86},{x:68,y:86},{x:68,y:86},{x:68,y:86},{x:68,y:86},{x:68,y:86},{x:68,y:86},{x:68,y:87},{x:68,y:87},{x:68,y:87},{x:68,y:87},{x:68,y:87},{x:68,y:87},{x:68,y:87},{x:68,y:88},{x:68,y:88},{x:68,y:88},{x:68,y:88},{x:68,y:88},{x:68,y:88},{x:68,y:88},{x:68,y:89},{x:68,y:89},{x:68,y:89},{x:68,y:89},{x:68,y:89},{x:68,y:89},{x:68,y:90},{x:68,y:90},{x:68,y:90},{x:68,y:90},{x:68,y:90},{x:68,y:90},{x:68,y:90},{x:68,y:90},{x:68,y:91},{x:68,y:91},{x:68,y:91},{x:68,y:91},{x:68,y:91},{x:68,y:91},{x:68,y:91},{x:68,y:91},{x:68,y:92},{x:68,y:92},{x:68,y:92},{x:68,y:92},{x:68,y:92},{x:68,y:92},{x:68,y:92},{x:68,y:92},{x:68,y:93},{x:68,y:93},{x:68,y:93},{x:68,y:93},{x:68,y:93},{x:68,y:93},{x:68,y:94},{x:68,y:94},{x:68,y:94},{x:68,y:94},{x:68,y:94},{x:68,y:94},{x:68,y:94},{x:68,y:94},{x:68,y:94},{x:67,y:95},{x:67,y:95},{x:67,y:95},{x:67,y:95},{x:67,y:95},{x:67,y:95},{x:67,y:95},{x:67,y:95},{x:67,y:95},{x:67,y:96},{x:67,y:96},{x:67,y:96},{x:67,y:96},{x:67,y:96},{x:67,y:96},{x:68,y:96},{x:68,y:96},{x:68,y:96},{x:68,y:96},{x:68,y:97},{x:68,y:97},{x:68,y:97},{x:68,y:97},{x:68,y:97},{x:68,y:97},{x:68,y:98},{x:68,y:98},{x:68,y:98},{x:68,y:98},{x:68,y:98},{x:68,y:98},{x:68,y:98},{x:68,y:99},{x:68,y:99},{x:68,y:99},{x:68,y:99},{x:68,y:99},{x:68,y:99},{x:67,y:99},{x:67,y:99},{x:67,y:100},{x:67,y:100},{x:67,y:100},{x:67,y:100},{x:67,y:100},{x:67,y:100},{x:67,y:100},{x:67,y:100},{x:67,y:101},{x:67,y:101},{x:67,y:101},{x:67,y:101},{x:67,y:101},{x:67,y:101},{x:67,y:101},{x:67,y:102},{x:67,y:102},{x:67,y:102},{x:67,y:102},{x:67,y:102},{x:66,y:102},{x:66,y:102},{x:66,y:102},{x:66,y:102},{x:66,y:102},{x:66,y:102},{x:66,y:102},{x:66,y:103},{x:66,y:103},{x:66,y:103},{x:66,y:103},{x:66,y:103},{x:66,y:103},{x:66,y:103},{x:66,y:103},{x:66,y:103},{x:66,y:104},{x:66,y:104},{x:66,y:104},{x:66,y:104},{x:66,y:104},{x:66,y:104},{x:66,y:104},{x:66,y:104},{x:66,y:104},{x:66,y:104},{x:66,y:104},{x:66,y:105},{x:66,y:105},{x:66,y:105},{x:66,y:105},{x:67,y:105},{x:67,y:105},{x:67,y:105},{x:67,y:105},{x:67,y:105},{x:67,y:105},{x:67,y:105},{x:67,y:105},{x:67,y:105},{x:67,y:105},{x:67,y:105},{x:67,y:105},{x:67,y:106},{x:67,y:106},{x:67,y:106},{x:67,y:106},{x:67,y:106},{x:67,y:106},{x:67,y:106},{x:67,y:106},{x:67,y:106},{x:67,y:106},{x:67,y:106},{x:67,y:107},{x:67,y:107},{x:67,y:107},{x:67,y:107},{x:67,y:107},{x:67,y:107},{x:67,y:107},{x:67,y:107},{x:67,y:107},{x:67,y:107},{x:68,y:107},{x:68,y:107},{x:68,y:107},{x:68,y:108},{x:68,y:108},{x:68,y:108},{x:68,y:108},{x:68,y:108},{x:68,y:108},{x:68,y:108},{x:68,y:108},{x:69,y:108},{x:69,y:108},{x:69,y:108},{x:69,y:108},{x:69,y:108},{x:69,y:108},{x:69,y:108},{x:69,y:108},{x:69,y:108},{x:69,y:108},{x:69,y:108},{x:69,y:108},{x:69,y:108},{x:69,y:108},{x:70,y:108},{x:70,y:108},{x:70,y:108},{x:70,y:108},{x:70,y:108},{x:70,y:108},{x:70,y:108},{x:70,y:108},{x:70,y:108},{x:70,y:108},{x:70,y:108},{x:71,y:108},{x:71,y:108},{x:71,y:108},{x:71,y:108},{x:71,y:108},{x:71,y:108},{x:71,y:108},{x:72,y:108},{x:72,y:108},{x:72,y:108},{x:72,y:108},{x:72,y:108},{x:72,y:108},{x:72,y:108},{x:72,y:108},{x:72,y:108},{x:73,y:108},{x:73,y:108},{x:73,y:108},{x:73,y:108},{x:73,y:108},{x:73,y:108},{x:73,y:108},{x:73,y:108},{x:73,y:108},{x:73,y:108},{x:74,y:108},{x:74,y:108},{x:74,y:108},{x:74,y:108},{x:74,y:108},{x:74,y:108},{x:74,y:108},{x:74,y:108},{x:74,y:108},{x:74,y:108},{x:74,y:108},{x:74,y:108},{x:74,y:108},{x:75,y:108},{x:75,y:108},{x:75,y:108},{x:75,y:108},{x:75,y:108},{x:75,y:108},{x:75,y:108},{x:75,y:108},{x:75,y:108},{x:75,y:108},{x:75,y:108},{x:75,y:108},{x:75,y:108},{x:76,y:108},{x:76,y:108},{x:76,y:108},{x:76,y:108},{x:76,y:108},{x:76,y:108},{x:77,y:108},{x:77,y:108},{x:77,y:108},{x:77,y:108},{x:77,y:108},{x:77,y:108},{x:77,y:108},{x:77,y:108},{x:77,y:108},{x:77,y:108},{x:77,y:108},{x:77,y:108},{x:77,y:108},{x:77,y:108},{x:78,y:108},{x:78,y:108},{x:78,y:108},{x:78,y:108},{x:78,y:108},{x:78,y:108},{x:78,y:108},{x:78,y:108},{x:78,y:108},{x:78,y:108},{x:78,y:108},{x:79,y:108},{x:79,y:108},{x:79,y:108},{x:79,y:108},{x:79,y:108},{x:79,y:108},{x:79,y:108},{x:79,y:108},{x:80,y:108},{x:80,y:108},{x:80,y:108},{x:80,y:108},{x:80,y:108},{x:80,y:108},{x:80,y:108},{x:80,y:108},{x:80,y:108},{x:80,y:108},{x:81,y:108},{x:81,y:108},{x:81,y:108},{x:81,y:108},{x:81,y:108},{x:81,y:108},{x:81,y:108},{x:81,y:108},{x:82,y:108},{x:82,y:108},{x:82,y:108},{x:82,y:108},{x:82,y:108},{x:82,y:108},{x:82,y:108},{x:82,y:108},{x:82,y:108},{x:83,y:108},{x:83,y:108},{x:83,y:108},{x:83,y:108},{x:83,y:108},{x:83,y:108},{x:83,y:108},{x:84,y:109},{x:84,y:109},{x:84,y:109},{x:84,y:109},{x:84,y:109},{x:84,y:109},{x:84,y:109},{x:84,y:109},{x:85,y:109},{x:85,y:109},{x:85,y:109},{x:85,y:109},{x:85,y:109},{x:85,y:109},{x:85,y:109},{x:86,y:109},{x:86,y:109},{x:86,y:109},{x:86,y:109},{x:86,y:109},{x:86,y:109},{x:86,y:109},{x:86,y:109},{x:86,y:109},{x:86,y:109},{x:87,y:109},{x:87,y:109},{x:87,y:109},{x:87,y:109},{x:87,y:110},{x:87,y:110},{x:87,y:110},{x:87,y:110},{x:87,y:110},{x:88,y:110},{x:88,y:110},{x:88,y:110},{x:88,y:110},{x:88,y:110},{x:88,y:110},{x:88,y:110},{x:88,y:110},{x:88,y:110},{x:88,y:110},{x:89,y:110},{x:89,y:110},{x:89,y:111},{x:89,y:111},{x:89,y:111},{x:89,y:111},{x:89,y:111},{x:89,y:111},{x:90,y:111},{x:90,y:111},{x:90,y:111},{x:90,y:111},{x:90,y:111},{x:90,y:111},{x:90,y:112},{x:90,y:112},{x:91,y:112},{x:91,y:112},{x:91,y:112},{x:91,y:112},{x:91,y:112},{x:91,y:112},{x:91,y:112},{x:91,y:112},{x:91,y:112},{x:91,y:112},{x:91,y:112},{x:91,y:112},{x:91,y:112},{x:91,y:112},{x:91,y:112},{x:91,y:113},{x:92,y:113},{x:92,y:113},{x:92,y:113},{x:92,y:113},{x:92,y:113},{x:92,y:113},{x:92,y:113},{x:92,y:113},{x:92,y:113},{x:92,y:114},{x:92,y:114},{x:92,y:114},{x:92,y:114},{x:91,y:114},{x:91,y:114},{x:91,y:114},{x:91,y:114},{x:91,y:114},{x:91,y:114},{x:91,y:114},{x:91,y:114},{x:91,y:115},{x:91,y:115},{x:91,y:115},{x:91,y:115},{x:91,y:115},{x:91,y:115},{x:91,y:116},{x:91,y:116},{x:91,y:116},{x:91,y:116},{x:91,y:116},{x:91,y:116},{x:91,y:116},{x:90,y:116},{x:90,y:116},{x:90,y:116},{x:90,y:116},{x:90,y:116},{x:90,y:116},{x:90,y:117},{x:90,y:117},{x:90,y:117},{x:90,y:117},{x:90,y:117},{x:90,y:117},{x:90,y:117},{x:90,y:117},{x:90,y:117},{x:90,y:117},{x:90,y:117},{x:90,y:117},{x:90,y:117},{x:90,y:117},{x:90,y:118},{x:90,y:118},{x:90,y:118},{x:90,y:118},{x:90,y:118},{x:90,y:118},{x:90,y:118},{x:90,y:118},{x:90,y:118},{x:90,y:119},{x:90,y:119},{x:89,y:119},{x:89,y:119},{x:89,y:119},{x:89,y:119},{x:89,y:119},{x:89,y:119},{x:89,y:119},{x:89,y:119},{x:89,y:119},{x:89,y:119},{x:89,y:120},{x:89,y:120},{x:89,y:120},{x:89,y:120},{x:89,y:120},{x:89,y:120},{x:89,y:120},{x:89,y:120},{x:89,y:120},{x:89,y:120},{x:89,y:120},{x:89,y:121},{x:89,y:121},{x:89,y:121},{x:89,y:121},{x:89,y:121},{x:89,y:121},{x:89,y:122},{x:88,y:122},{x:88,y:122},{x:88,y:122},{x:88,y:122},{x:88,y:122},{x:88,y:122},{x:88,y:122},{x:88,y:122},{x:88,y:122},{x:88,y:122},{x:88,y:122},{x:88,y:122},{x:88,y:122},{x:88,y:122},{x:88,y:122},{x:88,y:122},{x:88,y:122},{x:88,y:122},{x:88,y:122},{x:88,y:122},{x:88,y:122},{x:88,y:122},{x:87,y:122},{x:87,y:122},{x:87,y:122},{x:87,y:122},{x:87,y:122},{x:87,y:122},{x:87,y:123},{x:87,y:123},{x:87,y:123},{x:87,y:123},{x:87,y:123},{x:87,y:123},{x:87,y:123},{x:86,y:123},{x:86,y:123},{x:86,y:123},{x:86,y:123},{x:86,y:123},{x:86,y:123},{x:86,y:123},{x:85,y:123},{x:85,y:123},{x:85,y:123},{x:85,y:123},{x:85,y:123},{x:85,y:123},{x:85,y:123},{x:85,y:123},{x:85,y:123},{x:85,y:123},{x:85,y:123},{x:84,y:123},{x:84,y:123},{x:84,y:123},{x:84,y:123},{x:84,y:124},{x:84,y:124},{x:84,y:124},{x:84,y:124},{x:83,y:124},{x:83,y:124},{x:83,y:124},{x:83,y:124},{x:83,y:124},{x:82,y:124},{x:82,y:124},{x:82,y:124},{x:82,y:124},{x:82,y:124},{x:82,y:124},{x:82,y:124},{x:82,y:124},{x:81,y:124},{x:81,y:124},{x:81,y:124},{x:81,y:124},{x:81,y:124},{x:81,y:124},{x:81,y:124},{x:80,y:124},{x:80,y:124},{x:80,y:124},{x:80,y:124},{x:80,y:124},{x:80,y:124},{x:80,y:124},{x:80,y:123},{x:80,y:123},{x:80,y:123},{x:80,y:123},{x:80,y:123},{x:79,y:123},{x:79,y:123},{x:79,y:123},{x:79,y:123},{x:79,y:123},{x:79,y:123},{x:79,y:123},{x:79,y:123},{x:78,y:123},{x:78,y:123},{x:78,y:123},{x:78,y:123},{x:78,y:123},{x:78,y:123},{x:77,y:123},{x:77,y:123},{x:77,y:123},{x:77,y:123},{x:77,y:123},{x:77,y:123},{x:77,y:123},{x:77,y:123},{x:77,y:123},{x:77,y:123},{x:76,y:123},{x:76,y:123},{x:76,y:123},{x:76,y:123},{x:75,y:123},{x:75,y:123},{x:75,y:123},{x:75,y:123},{x:75,y:123},{x:75,y:123},{x:75,y:123},{x:75,y:123},{x:75,y:123},{x:75,y:123},{x:75,y:123},{x:75,y:123},{x:75,y:123},{x:75,y:123},{x:75,y:123},{x:75,y:123},{x:75,y:123},{x:74,y:123},{x:74,y:123},{x:74,y:123},{x:74,y:123},{x:74,y:123},{x:74,y:123},{x:74,y:123},{x:74,y:123},{x:74,y:123},{x:74,y:123},{x:74,y:122},{x:74,y:122},{x:74,y:122},{x:73,y:122},{x:73,y:122},{x:73,y:122},{x:73,y:122},{x:73,y:122},{x:73,y:122},{x:73,y:122},{x:73,y:122},{x:72,y:122},{x:72,y:122},{x:72,y:122},{x:72,y:122},{x:72,y:122},{x:72,y:122},{x:71,y:122},{x:71,y:122},{x:71,y:122},{x:71,y:122},{x:71,y:122},{x:71,y:122},{x:71,y:122},{x:71,y:122},{x:71,y:122},{x:71,y:122},{x:71,y:122},{x:71,y:122},{x:70,y:122},{x:70,y:122},{x:70,y:122},{x:70,y:122},{x:70,y:122},{x:70,y:122},{x:70,y:122},{x:70,y:122},{x:70,y:121},{x:70,y:121},{x:70,y:121},{x:70,y:121},{x:70,y:121},{x:70,y:121},{x:70,y:121},{x:70,y:121},{x:70,y:121},{x:70,y:121},{x:69,y:121},{x:69,y:121},{x:69,y:121},{x:69,y:121},{x:69,y:120},{x:69,y:120},{x:69,y:120},{x:69,y:120},{x:69,y:120},{x:69,y:120},{x:69,y:120},{x:69,y:120},{x:69,y:120},{x:69,y:120},{x:69,y:120},{x:69,y:120},{x:69,y:120},{x:69,y:120},{x:69,y:119},{x:69,y:119},{x:69,y:119},{x:69,y:119},{x:69,y:119},{x:69,y:119},{x:68,y:119},{x:68,y:119},{x:68,y:119},{x:68,y:119},{x:68,y:119},{x:68,y:118},{x:68,y:118},{x:68,y:118},{x:68,y:118},{x:68,y:118},{x:68,y:118},{x:68,y:118},{x:68,y:118},{x:68,y:118},{x:68,y:118},{x:68,y:118},{x:68,y:118},{x:68,y:118},{x:68,y:117},{x:68,y:117},{x:68,y:117},{x:68,y:117},{x:68,y:117},{x:68,y:117},{x:68,y:117},{x:68,y:117},{x:68,y:117},{x:68,y:117},{x:68,y:117},{x:68,y:117},{x:68,y:117},{x:68,y:117},{x:68,y:117},{x:68,y:116},{x:68,y:116},{x:68,y:116},{x:68,y:116},{x:68,y:116},{x:68,y:116},{x:68,y:116},{x:68,y:116},{x:68,y:116},{x:68,y:115},{x:68,y:115},{x:68,y:115},{x:68,y:115},{x:68,y:115},{x:68,y:115},{x:68,y:115},{x:68,y:115},{x:68,y:115},{x:68,y:114},{x:68,y:114},{x:68,y:114},{x:68,y:114},{x:68,y:114},{x:68,y:114},{x:68,y:114},{x:68,y:114},{x:68,y:114},{x:68,y:114},{x:68,y:114},{x:68,y:114},{x:68,y:114},{x:68,y:113},{x:68,y:113},{x:68,y:113},{x:68,y:113},{x:68,y:113},{x:68,y:113},{x:68,y:113},{x:68,y:113},{x:68,y:113},{x:68,y:113},{x:68,y:113},{x:68,y:113},{x:68,y:112},{x:68,y:112},{x:68,y:112},{x:68,y:112},{x:68,y:112},{x:68,y:112},{x:67,y:112},{x:67,y:112},{x:67,y:112},{x:67,y:112},{x:67,y:112},{x:67,y:112},{x:67,y:112},{x:67,y:111},{x:67,y:111},{x:67,y:111},{x:67,y:111},{x:67,y:111},{x:67,y:111},{x:67,y:111},{x:67,y:111},{x:67,y:111},{x:67,y:111},{x:67,y:111},{x:67,y:111},{x:67,y:111},{x:67,y:111},{x:67,y:111},{x:67,y:110},{x:67,y:110},{x:67,y:110},{x:67,y:110},{x:67,y:110},{x:67,y:110},{x:67,y:110},{x:67,y:110},{x:67,y:110},{x:67,y:110},{x:67,y:110},{x:67,y:110},{x:67,y:110},{x:67,y:109},{x:68,y:109},{x:68,y:109},{x:68,y:109},{x:68,y:109},{x:68,y:109},{x:68,y:109},{x:68,y:109},{x:68,y:109},{x:68,y:109},{x:68,y:109},{x:68,y:108},{x:68,y:108},{x:68,y:108},{x:68,y:108},{x:68,y:108},{x:68,y:108},{x:68,y:108},{x:68,y:108},{x:68,y:108},{x:68,y:108},{x:68,y:108},{x:68,y:108},{x:68,y:108},{x:68,y:108},{x:68,y:108},{x:68,y:108},{x:68,y:108},{x:68,y:108},{x:69,y:108},{x:69,y:108},{x:69,y:108},{x:69,y:108},{x:69,y:108},{x:69,y:108},{x:69,y:108},{x:69,y:108},{x:70,y:108},{x:70,y:108},{x:70,y:108},{x:70,y:108},{x:70,y:108},{x:70,y:108},{x:70,y:108},{x:70,y:108},{x:70,y:108},{x:70,y:108},{x:71,y:108},{x:71,y:108},{x:71,y:108},{x:71,y:108},{x:71,y:108},{x:71,y:108},{x:71,y:108},{x:71,y:108},{x:72,y:108},{x:72,y:108},{x:72,y:108},{x:72,y:108},{x:72,y:108},{x:72,y:108},{x:72,y:108},{x:72,y:108},{x:72,y:108},{x:72,y:108},{x:72,y:108},{x:72,y:108},{x:72,y:108},{x:73,y:108},{x:73,y:108},{x:73,y:108},{x:73,y:108},{x:73,y:108},{x:73,y:108},{x:73,y:108},{x:74,y:108},{x:74,y:108},{x:74,y:108},{x:74,y:108},{x:74,y:108},{x:74,y:108},{x:75,y:108},{x:75,y:108},{x:75,y:108},{x:75,y:108},{x:75,y:108},{x:75,y:108},{x:75,y:108},{x:75,y:108},{x:75,y:108},{x:75,y:108},{x:75,y:108},{x:75,y:108},{x:75,y:108},{x:75,y:108},{x:76,y:108},{x:76,y:108},{x:76,y:108},{x:76,y:108},{x:76,y:108},{x:76,y:108},{x:76,y:108},{x:77,y:108},{x:77,y:108},{x:77,y:108},{x:77,y:108},{x:77,y:108},{x:77,y:108},{x:77,y:108},{x:77,y:108},{x:77,y:108},{x:77,y:108},{x:78,y:108},{x:78,y:108},{x:78,y:108},{x:78,y:108},{x:78,y:108},{x:78,y:108},{x:78,y:108},{x:78,y:108},{x:78,y:108},{x:79,y:108},{x:79,y:108},{x:79,y:108},{x:79,y:108},{x:79,y:108},{x:79,y:109},{x:79,y:109},{x:79,y:109},{x:79,y:109},{x:79,y:109},{x:79,y:109},{x:79,y:109},{x:79,y:109},{x:80,y:109},{x:80,y:109},{x:80,y:109},{x:80,y:109},{x:80,y:109},{x:80,y:109},{x:80,y:109},{x:80,y:109},{x:80,y:109},{x:81,y:109},{x:81,y:109},{x:81,y:109},{x:81,y:109},{x:81,y:109},{x:81,y:109},{x:82,y:109},{x:82,y:109},{x:82,y:109},{x:82,y:109},{x:82,y:109},{x:83,y:109},{x:83,y:109},{x:83,y:109},{x:83,y:109},{x:83,y:109},{x:83,y:109},{x:83,y:109},{x:83,y:109},{x:84,y:109},{x:84,y:109},{x:84,y:109},{x:84,y:109},{x:84,y:109},{x:84,y:109},{x:84,y:109},{x:85,y:109},{x:85,y:109},{x:85,y:110},{x:85,y:110},{x:86,y:110},{x:86,y:110},{x:86,y:110},{x:86,y:110},{x:86,y:110},{x:86,y:110},{x:86,y:110},{x:87,y:110},{x:87,y:110},{x:87,y:110},{x:87,y:110},{x:87,y:110},{x:88,y:110},{x:88,y:110},{x:88,y:110},{x:88,y:110},{x:88,y:110},{x:88,y:110},{x:88,y:111},{x:88,y:111},{x:89,y:111},{x:89,y:111},{x:89,y:111},{x:89,y:111},{x:89,y:111},{x:89,y:111},{x:89,y:111},{x:89,y:111},{x:89,y:111},{x:89,y:111},{x:90,y:111},{x:90,y:111},{x:90,y:111},{x:90,y:111},{x:90,y:111},{x:90,y:111},{x:90,y:111},{x:90,y:111},{x:91,y:111},{x:91,y:112},{x:91,y:112},{x:91,y:112},{x:91,y:112},{x:91,y:112},{x:91,y:112},{x:92,y:112},{x:92,y:112},{x:92,y:112},{x:92,y:112},{x:92,y:112},{x:92,y:112},{x:93,y:112},{x:93,y:112},{x:93,y:112},{x:93,y:112},{x:93,y:112},{x:94,y:112},{x:94,y:112},{x:94,y:112},{x:95,y:112},{x:95,y:112},{x:95,y:112},{x:96,y:112},{x:96,y:112},{x:96,y:113},{x:96,y:113},{x:97,y:113},{x:97,y:113},{x:97,y:113},{x:97,y:113},{x:97,y:113},{x:97,y:113},{x:97,y:113},{x:98,y:113},{x:98,y:113},{x:98,y:113},{x:98,y:113},{x:98,y:113},{x:98,y:113},{x:98,y:113},{x:98,y:113},{x:98,y:113},{x:99,y:113},{x:99,y:113},{x:99,y:113},{x:99,y:113},{x:99,y:113},{x:99,y:113},{x:99,y:113},{x:99,y:113},{x:99,y:113},{x:100,y:113},{x:100,y:113},{x:100,y:113},{x:100,y:113},{x:100,y:113},{x:100,y:113},{x:101,y:113},{x:101,y:113},{x:101,y:113},{x:101,y:113},{x:101,y:113},{x:102,y:113},{x:102,y:113},{x:102,y:113},{x:102,y:113},{x:102,y:113},{x:103,y:113},{x:103,y:113},{x:103,y:113},{x:103,y:113},{x:104,y:113},{x:104,y:113},{x:104,y:113},{x:104,y:113},{x:104,y:113},{x:104,y:113},{x:105,y:113},{x:105,y:113},{x:105,y:113},{x:105,y:113},{x:105,y:113},{x:105,y:113},{x:106,y:113},{x:106,y:113},{x:106,y:113},{x:106,y:113},{x:106,y:113},{x:106,y:113},{x:106,y:113},{x:106,y:113},{x:107,y:113},{x:107,y:113},{x:107,y:113},{x:107,y:113},{x:107,y:113},{x:107,y:113},{x:107,y:113},{x:107,y:113},{x:107,y:113},{x:107,y:113},{x:107,y:113},{x:107,y:113},{x:107,y:113},{x:107,y:113},{x:108,y:113},{x:108,y:113},{x:108,y:113},{x:108,y:113},{x:108,y:113},{x:108,y:113},{x:108,y:113},{x:108,y:113},{x:109,y:113},{x:109,y:113},{x:109,y:113},{x:109,y:113},{x:109,y:113},{x:109,y:113},{x:110,y:113},{x:110,y:113},{x:110,y:113},{x:110,y:113},{x:110,y:113},{x:110,y:113},{x:110,y:113},{x:110,y:113},{x:110,y:113},{x:111,y:113},{x:111,y:113},{x:111,y:113},{x:111,y:113},{x:112,y:113},{x:112,y:113},{x:112,y:113},{x:112,y:113},{x:112,y:113},{x:112,y:113},{x:113,y:113},{x:113,y:113},{x:113,y:113},{x:113,y:113},{x:113,y:113},{x:114,y:113},{x:114,y:113},{x:114,y:113},{x:114,y:113},{x:114,y:113},{x:114,y:113},{x:115,y:113},{x:115,y:113},{x:115,y:113},{x:115,y:113},{x:115,y:113},{x:115,y:113},{x:116,y:113},{x:116,y:113},{x:116,y:113},{x:117,y:113},{x:117,y:113},{x:117,y:114},{x:117,y:114},{x:117,y:114},{x:117,y:114},{x:117,y:114},{x:118,y:114},{x:118,y:114},{x:118,y:114},{x:118,y:114},{x:118,y:114},{x:118,y:114},{x:118,y:114},{x:119,y:114},{x:119,y:114},{x:119,y:114},{x:119,y:114},{x:119,y:114},{x:119,y:114},{x:119,y:114},{x:119,y:114},{x:119,y:114},{x:120,y:114},{x:120,y:114},{x:120,y:114},{x:120,y:114},{x:120,y:115},{x:120,y:115},{x:120,y:115},{x:121,y:115},{x:121,y:115},{x:121,y:115},{x:121,y:115},{x:121,y:115},{x:121,y:115},{x:121,y:115},{x:121,y:115},{x:121,y:115},{x:121,y:116},{x:121,y:116},{x:121,y:116},{x:121,y:116},{x:121,y:116},{x:122,y:116},{x:122,y:116},{x:122,y:117},{x:122,y:117},{x:122,y:117},{x:122,y:117},{x:122,y:117},{x:122,y:117},{x:122,y:117},{x:122,y:117},{x:122,y:117},{x:122,y:117},{x:122,y:118},{x:122,y:118},{x:122,y:118},{x:123,y:118},{x:123,y:118},{x:123,y:118},{x:123,y:118},{x:123,y:118},{x:123,y:118},{x:123,y:119},{x:123,y:119},{x:123,y:119},{x:123,y:119},{x:123,y:119},{x:123,y:119},{x:123,y:119},{x:123,y:119},{x:123,y:119},{x:123,y:119},{x:123,y:120},{x:123,y:120},{x:123,y:120},{x:123,y:120},{x:123,y:120},{x:122,y:120},{x:122,y:120},{x:122,y:120},{x:122,y:121},{x:122,y:121},{x:122,y:121},{x:122,y:121},{x:122,y:121},{x:122,y:121},{x:122,y:121},{x:122,y:121},{x:122,y:121},{x:122,y:121},{x:122,y:122},{x:122,y:122},{x:122,y:122},{x:122,y:122},{x:122,y:122},{x:121,y:122},{x:121,y:122},{x:121,y:122},{x:121,y:122},{x:121,y:123},{x:121,y:123},{x:121,y:123},{x:121,y:123},{x:121,y:123},{x:121,y:123},{x:121,y:123},{x:121,y:123},{x:121,y:124},{x:121,y:124},{x:120,y:124},{x:120,y:124},{x:120,y:124},{x:120,y:124},{x:120,y:124},{x:120,y:125},{x:120,y:125},{x:120,y:125},{x:120,y:125},{x:120,y:125},{x:120,y:125},{x:120,y:125},{x:120,y:125},{x:120,y:125},{x:120,y:125},{x:120,y:125},{x:120,y:125},{x:120,y:126},{x:120,y:126},{x:119,y:126},{x:119,y:126},{x:119,y:126},{x:119,y:126},{x:119,y:126},{x:119,y:126},{x:119,y:126},{x:119,y:126},{x:119,y:126},{x:119,y:126},{x:119,y:126},{x:119,y:126},{x:119,y:126},{x:119,y:126},{x:119,y:126},{x:118,y:126},{x:118,y:126},{x:118,y:126},{x:118,y:126},{x:118,y:126},{x:118,y:126},{x:117,y:126},{x:117,y:126},{x:117,y:126},{x:116,y:126},{x:116,y:126},{x:116,y:126},{x:116,y:126},{x:116,y:126},{x:116,y:126},{x:116,y:126},{x:116,y:126},{x:116,y:126},{x:115,y:126},{x:115,y:126},{x:115,y:126},{x:114,y:126},{x:114,y:126},{x:114,y:126},{x:114,y:126},{x:114,y:126},{x:113,y:126},{x:113,y:126},{x:113,y:126},{x:113,y:126},{x:113,y:126},{x:113,y:126},{x:112,y:126},{x:112,y:126},{x:112,y:126},{x:112,y:126},{x:112,y:126},{x:111,y:126},{x:111,y:126},{x:111,y:126},{x:111,y:126},{x:110,y:126},{x:110,y:126},{x:110,y:126},{x:110,y:126},{x:109,y:126},{x:109,y:126},{x:109,y:126},{x:109,y:126},{x:109,y:126},{x:108,y:126},{x:108,y:126},{x:108,y:126},{x:108,y:126},{x:108,y:126},{x:108,y:126},{x:108,y:126},{x:107,y:126},{x:107,y:126},{x:107,y:126},{x:106,y:126},{x:106,y:126},{x:106,y:126},{x:106,y:126},{x:105,y:126},{x:105,y:126},{x:105,y:126},{x:105,y:126},{x:105,y:126},{x:105,y:126},{x:105,y:126},{x:104,y:126},{x:104,y:126},{x:104,y:126},{x:104,y:126},{x:104,y:126},{x:104,y:126},{x:104,y:126},{x:104,y:126},{x:104,y:126},{x:103,y:126},{x:103,y:126},{x:103,y:126},{x:103,y:126},{x:103,y:126},{x:103,y:126},{x:103,y:126},{x:102,y:126},{x:102,y:126},{x:102,y:126},{x:102,y:126},{x:102,y:126},{x:102,y:126},{x:102,y:126},{x:102,y:125},{x:102,y:125},{x:102,y:125},{x:101,y:125},{x:101,y:125},{x:101,y:125},{x:101,y:125},{x:101,y:125},{x:101,y:124},{x:101,y:124},{x:101,y:124},{x:101,y:124},{x:101,y:124},{x:101,y:124},{x:101,y:124},{x:101,y:124},{x:101,y:124},{x:101,y:124},{x:101,y:124},{x:101,y:123},{x:101,y:123},{x:101,y:123},{x:100,y:123},{x:100,y:123},{x:100,y:123},{x:100,y:123},{x:100,y:123},{x:100,y:123},{x:100,y:123},{x:100,y:123},{x:100,y:122},{x:100,y:122},{x:100,y:122},{x:100,y:122},{x:100,y:122},{x:100,y:122},{x:100,y:122},{x:100,y:122},{x:100,y:122},{x:100,y:121},{x:100,y:121},{x:100,y:121},{x:100,y:121},{x:100,y:121},{x:100,y:121},{x:100,y:121},{x:100,y:121},{x:100,y:121},{x:100,y:121},{x:100,y:121},{x:100,y:121},{x:100,y:121},{x:100,y:121},{x:100,y:120},{x:100,y:120},{x:100,y:120},{x:100,y:120},{x:100,y:120},{x:100,y:120},{x:100,y:120},{x:100,y:120},{x:100,y:120},{x:100,y:120},{x:100,y:120},{x:100,y:120},{x:100,y:120},{x:100,y:120},{x:100,y:119},{x:100,y:119},{x:100,y:119},{x:100,y:119},{x:100,y:119},{x:100,y:119},{x:100,y:119},{x:100,y:119},{x:100,y:119},{x:100,y:119},{x:100,y:119},{x:100,y:119},{x:100,y:119},{x:100,y:118},{x:100,y:118},{x:100,y:118},{x:100,y:118},{x:100,y:118},{x:100,y:118},{x:100,y:118},{x:100,y:118},{x:100,y:118},{x:100,y:117},{x:100,y:117},{x:100,y:117},{x:100,y:117},{x:100,y:117},{x:100,y:117},{x:100,y:117},{x:100,y:117},{x:100,y:116},{x:100,y:116},{x:100,y:116},{x:100,y:116},{x:100,y:116},{x:100,y:116},{x:100,y:116},{x:100,y:116},{x:100,y:116},{x:100,y:116},{x:100,y:116},{x:100,y:115},{x:100,y:115},{x:100,y:115},{x:100,y:115},{x:100,y:115},{x:100,y:115},{x:100,y:115},{x:100,y:115},{x:100,y:115},{x:100,y:115},{x:100,y:115},{x:100,y:115},{x:100,y:115},{x:100,y:114},{x:100,y:114},{x:100,y:114},{x:100,y:114},{x:100,y:114},{x:100,y:114},{x:100,y:114},{x:100,y:114},{x:100,y:114},{x:100,y:114},{x:100,y:114},{x:100,y:114},{x:100,y:114},{x:100,y:114},{x:100,y:114},{x:100,y:114},{x:100,y:114},{x:100,y:114},{x:100,y:114},{x:100,y:114},{x:100,y:114},{x:100,y:114},{x:100,y:114},{x:100,y:114},{x:100,y:114},{x:100,y:114},{x:100,y:114},{x:100,y:114},{x:100,y:114},{x:100,y:114},{x:100,y:114},{x:100,y:114},{x:100,y:114},{x:100,y:114},{x:100,y:114},{x:100,y:114},{x:100,y:114},{x:100,y:114},{x:99,y:114},{x:99,y:114},{x:99,y:114},{x:99,y:114},{x:99,y:114},{x:98,y:114},{x:98,y:114},{x:98,y:114},{x:98,y:114},{x:97,y:114},{x:97,y:114},{x:97,y:114},{x:97,y:114},{x:97,y:114},{x:97,y:114},{x:97,y:114},{x:97,y:114},{x:96,y:114},{x:96,y:113},{x:96,y:113},{x:95,y:113},{x:95,y:113},{x:95,y:113},{x:94,y:113},{x:94,y:113},{x:94,y:113},{x:94,y:113},{x:94,y:113},{x:94,y:113},{x:94,y:113},{x:94,y:113},{x:94,y:113},{x:94,y:113},{x:94,y:113},{x:93,y:113},{x:93,y:113},{x:93,y:113},{x:93,y:113},{x:93,y:113},{x:93,y:113},{x:93,y:113},{x:93,y:113},{x:93,y:113},{x:93,y:113},{x:93,y:113},{x:93,y:113},{x:93,y:113},{x:93,y:113},{x:94,y:113},{x:94,y:113},{x:94,y:113},{x:94,y:113},{x:94,y:113},{x:94,y:113},{x:95,y:113},{x:95,y:113},{x:95,y:113},{x:95,y:113},{x:96,y:113},{x:96,y:113},{x:96,y:113},{x:96,y:113},{x:97,y:113},{x:97,y:113},{x:97,y:113},{x:97,y:113},{x:97,y:113},{x:97,y:113},{x:97,y:113},{x:98,y:113},{x:98,y:113},{x:98,y:113},{x:98,y:113},{x:98,y:113},{x:98,y:113},{x:98,y:113},{x:98,y:113},{x:99,y:113},{x:99,y:113},{x:99,y:113},{x:99,y:113},{x:99,y:113},{x:99,y:113},{x:100,y:113},{x:100,y:113},{x:100,y:112},{x:100,y:112},{x:100,y:112},{x:100,y:112},{x:100,y:112},{x:101,y:112},{x:101,y:112},{x:101,y:112},{x:101,y:112},{x:102,y:112},{x:102,y:112},{x:103,y:112},{x:103,y:112},{x:104,y:112},{x:104,y:112},{x:104,y:112},{x:105,y:112},{x:105,y:112},{x:105,y:112},{x:105,y:112},{x:105,y:112},{x:105,y:112},{x:106,y:112},{x:106,y:112},{x:106,y:112},{x:106,y:112},{x:106,y:112},{x:106,y:112},{x:106,y:112},{x:107,y:112},{x:107,y:112},{x:107,y:112},{x:107,y:112},{x:107,y:112},{x:107,y:112},{x:107,y:112},{x:107,y:112},{x:107,y:112},{x:107,y:112},{x:108,y:112},{x:108,y:112},{x:108,y:112},{x:108,y:112},{x:109,y:112},{x:109,y:112},{x:109,y:112},{x:109,y:112},{x:109,y:112},{x:109,y:112},{x:109,y:112},{x:109,y:112},{x:110,y:112},{x:110,y:112},{x:110,y:112},{x:110,y:112},{x:110,y:112},{x:111,y:112},{x:111,y:112},{x:111,y:112},{x:111,y:112},{x:111,y:112},{x:111,y:112},{x:111,y:112},{x:111,y:112},{x:111,y:112},{x:111,y:112},{x:111,y:112},{x:111,y:112},{x:112,y:112},{x:112,y:112},{x:112,y:112},{x:112,y:112},{x:112,y:112},{x:112,y:112},{x:112,y:112},{x:112,y:112},{x:112,y:112},{x:112,y:112},{x:112,y:112},{x:112,y:112},{x:113,y:112},{x:113,y:112},{x:113,y:112},{x:113,y:112},{x:114,y:112},{x:114,y:112},{x:114,y:112},{x:114,y:113},{x:114,y:113},{x:114,y:113},{x:115,y:113},{x:115,y:113},{x:115,y:113},{x:115,y:113},{x:115,y:113},{x:115,y:113},{x:116,y:113},{x:116,y:113},{x:116,y:113},{x:116,y:113},{x:117,y:113},{x:117,y:113},{x:117,y:113},{x:117,y:113},{x:117,y:113},{x:117,y:113},{x:117,y:113},{x:117,y:114},{x:117,y:114},{x:117,y:114},{x:117,y:114},{x:117,y:114},{x:117,y:114},{x:118,y:114},{x:118,y:114},{x:118,y:114},{x:118,y:114},{x:118,y:114},{x:118,y:114},{x:119,y:114},{x:119,y:114},{x:119,y:114},{x:119,y:114},{x:119,y:114},{x:119,y:114},{x:120,y:114},{x:120,y:114},{x:120,y:114},{x:120,y:114},{x:120,y:114},{x:120,y:114},{x:120,y:114},{x:120,y:114},{x:120,y:114},{x:121,y:115},{x:121,y:115},{x:121,y:115},{x:121,y:115},{x:121,y:115},{x:122,y:115},{x:122,y:115},{x:122,y:115},{x:122,y:115},{x:122,y:115},{x:122,y:115},{x:122,y:115},{x:123,y:116},{x:123,y:116},{x:123,y:116},{x:123,y:116},{x:123,y:116},{x:123,y:116},{x:123,y:116},{x:124,y:116},{x:124,y:116},{x:124,y:116},{x:124,y:116},{x:124,y:116},{x:124,y:116},{x:124,y:116},{x:125,y:116},{x:125,y:116},{x:125,y:116},{x:125,y:116},{x:126,y:116},{x:126,y:116},{x:126,y:116},{x:126,y:116},{x:126,y:116},{x:126,y:116},{x:126,y:116},{x:126,y:116},{x:126,y:116},{x:127,y:116},{x:127,y:116},{x:127,y:116},{x:127,y:116},{x:127,y:116},{x:127,y:116},{x:128,y:116},{x:128,y:116},{x:128,y:116},{x:128,y:116},{x:128,y:116},{x:128,y:116},{x:128,y:116},{x:128,y:116},{x:128,y:116},{x:128,y:116},{x:129,y:116},{x:129,y:116},{x:129,y:116},{x:129,y:116},{x:129,y:116},{x:129,y:116},{x:129,y:116},{x:129,y:116},{x:129,y:116},{x:129,y:116},{x:129,y:116},{x:129,y:116},{x:129,y:116},{x:129,y:116},{x:129,y:116},{x:129,y:116},{x:129,y:116},{x:129,y:116},{x:129,y:116},{x:129,y:116},{x:129,y:116},{x:129,y:116},{x:129,y:116},{x:129,y:116},{x:129,y:116},{x:129,y:116},{x:129,y:116},{x:129,y:116},{x:129,y:116},{x:129,y:116},{x:129,y:116},{x:129,y:116},{x:129,y:116},{x:129,y:116},{x:129,y:116},{x:129,y:116},{x:129,y:116},{x:129,y:116},{x:130,y:116},{x:130,y:116},{x:130,y:116},{x:130,y:116},{x:130,y:116},{x:130,y:116},{x:130,y:116},{x:130,y:116},{x:130,y:116},{x:131,y:116},{x:131,y:116},{x:131,y:116},{x:131,y:116},{x:131,y:116},{x:131,y:116},{x:131,y:116},{x:131,y:116},{x:131,y:116},{x:131,y:116},{x:132,y:116},{x:132,y:116},{x:132,y:116},{x:132,y:116},{x:132,y:116},{x:132,y:116},{x:132,y:116},{x:132,y:116},{x:132,y:116},{x:132,y:116},{x:132,y:116},{x:133,y:116},{x:133,y:116},{x:134,y:116},{x:134,y:116},{x:134,y:116},{x:134,y:116},{x:135,y:116},{x:135,y:116},{x:135,y:116},{x:135,y:116},{x:135,y:116},{x:135,y:116},{x:135,y:116},{x:135,y:116},{x:135,y:116},{x:135,y:116},{x:135,y:116},{x:135,y:116},{x:135,y:116},{x:136,y:116},{x:136,y:116},{x:136,y:116},{x:136,y:116},{x:137,y:116},{x:137,y:116},{x:137,y:116},{x:137,y:116},{x:137,y:116},{x:138,y:116},{x:138,y:116},{x:138,y:116},{x:138,y:116},{x:139,y:116},{x:139,y:116},{x:139,y:116},{x:139,y:116},{x:139,y:116},{x:140,y:116},{x:140,y:116},{x:140,y:116},{x:140,y:116},{x:140,y:116},{x:140,y:116},{x:141,y:116},{x:141,y:116},{x:141,y:116},{x:141,y:116},{x:141,y:116},{x:141,y:116},{x:141,y:116},{x:142,y:116},{x:142,y:116},{x:142,y:116},{x:142,y:116},{x:142,y:116},{x:142,y:116},{x:142,y:116},{x:142,y:116},{x:142,y:116},{x:143,y:116},{x:143,y:116},{x:143,y:117},{x:143,y:117},{x:143,y:117},{x:143,y:117},{x:143,y:117},{x:143,y:117},{x:143,y:117},{x:144,y:117},{x:144,y:117},{x:144,y:117},{x:144,y:118},{x:144,y:118},{x:144,y:118},{x:144,y:118},{x:144,y:118},{x:144,y:118},{x:144,y:119},{x:144,y:119},{x:144,y:119},{x:144,y:119},{x:144,y:119},{x:144,y:119},{x:144,y:119},{x:144,y:119},{x:144,y:120},{x:144,y:120},{x:144,y:120},{x:144,y:120},{x:144,y:120},{x:144,y:120},{x:144,y:121},{x:144,y:121},{x:144,y:121},{x:144,y:121},{x:144,y:121},{x:144,y:121},{x:144,y:121},{x:144,y:121},{x:144,y:121},{x:144,y:122},{x:144,y:122},{x:144,y:122},{x:144,y:122},{x:144,y:122},{x:144,y:122},{x:144,y:122},{x:143,y:122},{x:143,y:122},{x:143,y:123},{x:143,y:123},{x:143,y:123},{x:143,y:123},{x:143,y:123},{x:143,y:123},{x:143,y:124},{x:143,y:124},{x:143,y:124},{x:143,y:124},{x:143,y:124},{x:143,y:124},{x:143,y:125},{x:143,y:125},{x:143,y:125},{x:143,y:125},{x:143,y:125},{x:143,y:125},{x:143,y:126},{x:143,y:126},{x:143,y:126},{x:143,y:127},{x:143,y:127},{x:143,y:127},{x:143,y:127},{x:143,y:127},{x:143,y:127},{x:143,y:127},{x:143,y:127},{x:143,y:127},{x:143,y:128},{x:143,y:128},{x:142,y:128},{x:142,y:128},{x:142,y:128},{x:142,y:128},{x:142,y:128},{x:142,y:128},{x:142,y:129},{x:142,y:129},{x:142,y:129},{x:142,y:129},{x:142,y:129},{x:142,y:129},{x:142,y:129},{x:142,y:129},{x:142,y:129},{x:142,y:130},{x:142,y:130},{x:142,y:130},{x:142,y:130},{x:142,y:130},{x:142,y:130},{x:142,y:130},{x:142,y:130},{x:142,y:131},{x:142,y:131},{x:142,y:131},{x:142,y:131},{x:142,y:131},{x:142,y:131},{x:142,y:131},{x:142,y:131},{x:142,y:131},{x:142,y:131},{x:142,y:132},{x:142,y:132},{x:142,y:132},{x:142,y:132},{x:142,y:132},{x:142,y:132},{x:142,y:132},{x:141,y:132},{x:141,y:132},{x:141,y:132},{x:141,y:132},{x:141,y:133},{x:141,y:133},{x:141,y:133},{x:141,y:133},{x:141,y:133},{x:141,y:133},{x:141,y:133},{x:141,y:134},{x:141,y:134},{x:141,y:134},{x:141,y:134},{x:141,y:134},{x:141,y:134},{x:141,y:134},{x:141,y:134},{x:141,y:134},{x:140,y:135},{x:140,y:135},{x:140,y:135},{x:140,y:135},{x:140,y:135},{x:140,y:135},{x:140,y:135},{x:140,y:135},{x:140,y:135},{x:140,y:136},{x:140,y:136},{x:140,y:136},{x:140,y:136},{x:140,y:136},{x:140,y:136},{x:140,y:136},{x:140,y:136},{x:140,y:136},{x:140,y:137},{x:140,y:137},{x:140,y:137},{x:139,y:137},{x:139,y:137},{x:139,y:137},{x:139,y:137},{x:139,y:137},{x:139,y:138},{x:139,y:138},{x:139,y:138},{x:139,y:138},{x:139,y:138},{x:139,y:138},{x:139,y:138},{x:139,y:138},{x:139,y:138},{x:139,y:138},{x:139,y:138},{x:139,y:138},{x:139,y:138},{x:138,y:139},{x:138,y:139},{x:138,y:139},{x:138,y:139},{x:138,y:139},{x:138,y:139},{x:138,y:139},{x:138,y:139},{x:138,y:139},{x:138,y:139},{x:137,y:139},{x:137,y:140},{x:137,y:140},{x:137,y:140},{x:137,y:140},{x:137,y:140},{x:137,y:140},{x:136,y:140},{x:136,y:140},{x:136,y:140},{x:136,y:140},{x:136,y:140},{x:136,y:141},{x:136,y:141},{x:136,y:141},{x:135,y:141},{x:135,y:141},{x:135,y:141},{x:135,y:141},{x:135,y:141},{x:135,y:141},{x:135,y:141},{x:135,y:142},{x:135,y:142},{x:135,y:142},{x:135,y:142},{x:135,y:142},{x:135,y:142},{x:134,y:142},{x:134,y:142},{x:134,y:142},{x:134,y:142},{x:134,y:142},{x:134,y:142},{x:134,y:142},{x:134,y:142},{x:134,y:142},{x:134,y:142},{x:134,y:142},{x:133,y:142},{x:133,y:142},{x:133,y:142},{x:133,y:142},{x:133,y:142},{x:133,y:142},{x:133,y:142},{x:133,y:142},{x:133,y:142},{x:132,y:143},{x:132,y:143},{x:132,y:143},{x:132,y:143},{x:132,y:143},{x:132,y:143},{x:132,y:143},{x:132,y:143},{x:132,y:143},{x:132,y:143},{x:132,y:143},{x:132,y:143},{x:131,y:143},{x:131,y:143},{x:131,y:143},{x:131,y:143},{x:131,y:143},{x:130,y:143},{x:130,y:143},{x:130,y:143},{x:130,y:143},{x:130,y:143},{x:130,y:143},{x:130,y:143},{x:130,y:143},{x:130,y:143},{x:130,y:143},{x:130,y:143},{x:130,y:143},{x:130,y:143},{x:129,y:143},{x:129,y:143},{x:129,y:143},{x:129,y:143},{x:129,y:143},{x:129,y:143},{x:129,y:143},{x:129,y:143},{x:128,y:143},{x:128,y:143},{x:128,y:143},{x:128,y:143},{x:128,y:143},{x:128,y:143},{x:128,y:143},{x:128,y:143},{x:128,y:143},{x:128,y:143},{x:128,y:143},{x:128,y:143},{x:128,y:142},{x:128,y:142},{x:128,y:142},{x:127,y:142},{x:127,y:142},{x:127,y:142},{x:127,y:142},{x:127,y:142},{x:127,y:142},{x:127,y:142},{x:127,y:142},{x:127,y:142},{x:127,y:142},{x:127,y:142},{x:127,y:142},{x:127,y:142},{x:127,y:142},{x:127,y:142},{x:126,y:142},{x:126,y:142},{x:128,y:142},{x:128,y:142},{x:128,y:142},{x:128,y:142},{x:128,y:142},{x:128,y:142},{x:128,y:142},{x:128,y:142},{x:128,y:142},{x:128,y:142},{x:128,y:142},{x:128,y:142},{x:128,y:142},{x:128,y:142},{x:128,y:142},{x:128,y:142},{x:128,y:142},{x:128,y:142},{x:128,y:142},{x:128,y:142},{x:128,y:142},{x:128,y:143},{x:128,y:143},{x:128,y:143},{x:128,y:143},{x:128,y:143},{x:128,y:143},{x:128,y:143},{x:128,y:143},{x:128,y:143},{x:128,y:143},{x:128,y:143},{x:128,y:143},{x:128,y:143},{x:128,y:143},{x:128,y:143},{x:128,y:143},{x:128,y:144},{x:128,y:144},{x:128,y:144},{x:128,y:144},{x:128,y:144},{x:128,y:144},{x:128,y:144},{x:128,y:144},{x:128,y:145},{x:128,y:145},{x:128,y:145},{x:128,y:145},{x:128,y:145},{x:128,y:145},{x:128,y:145},{x:128,y:145},{x:128,y:145},{x:128,y:146},{x:128,y:146},{x:128,y:146},{x:128,y:146},{x:128,y:146},{x:128,y:146},{x:128,y:147},{x:128,y:147},{x:128,y:147},{x:128,y:147},{x:128,y:147},{x:128,y:147},{x:128,y:148},{x:128,y:148},{x:127,y:148},{x:127,y:148},{x:127,y:148},{x:127,y:148},{x:127,y:149},{x:127,y:149},{x:127,y:149},{x:127,y:149},{x:127,y:149},{x:127,y:149},{x:127,y:149},{x:128,y:149},{x:128,y:149},{x:128,y:150},{x:128,y:150},{x:128,y:150},{x:128,y:150},{x:128,y:150},{x:128,y:151},{x:128,y:151},{x:128,y:151},{x:128,y:151},{x:128,y:151},{x:128,y:151},{x:128,y:151},{x:128,y:151},{x:128,y:151},{x:128,y:151},{x:128,y:151},{x:128,y:151},{x:128,y:152},{x:128,y:152},{x:128,y:152},{x:128,y:152},{x:128,y:152},{x:128,y:152},{x:128,y:152},{x:128,y:153},{x:128,y:153},{x:128,y:153},{x:128,y:153},{x:128,y:153},{x:128,y:153},{x:128,y:153},{x:128,y:153},{x:128,y:154},{x:128,y:154},{x:128,y:154},{x:128,y:154},{x:128,y:154},{x:128,y:154},{x:128,y:154},{x:128,y:155},{x:128,y:155},{x:128,y:155},{x:128,y:155},{x:128,y:155},{x:128,y:155},{x:128,y:155},{x:128,y:155},{x:128,y:156},{x:128,y:156},{x:128,y:156},{x:128,y:156},{x:128,y:156},{x:128,y:157},{x:128,y:157},{x:128,y:157},{x:128,y:157},{x:128,y:157},{x:128,y:157},{x:128,y:157},{x:128,y:157},{x:128,y:157},{x:128,y:158},{x:128,y:158},{x:128,y:158},{x:128,y:158},{x:128,y:158},{x:128,y:158},{x:128,y:159},{x:128,y:159},{x:128,y:159},{x:128,y:159},{x:128,y:159},{x:128,y:159},{x:128,y:159},{x:128,y:159},{x:128,y:160},{x:128,y:160},{x:128,y:160},{x:128,y:160},{x:128,y:160},{x:128,y:160},{x:128,y:160},{x:128,y:160},{x:128,y:160},{x:128,y:160},{x:128,y:160},{x:128,y:160},{x:128,y:161},{x:128,y:161},{x:128,y:161},{x:128,y:161},{x:129,y:161},{x:129,y:161},{x:129,y:161},{x:129,y:162},{x:129,y:162},{x:129,y:162},{x:129,y:162},{x:129,y:162},{x:129,y:162},{x:129,y:162},{x:129,y:162},{x:129,y:162},{x:129,y:162},{x:129,y:162},{x:129,y:162},{x:129,y:162},{x:129,y:162},{x:129,y:162},{x:129,y:162},{x:129,y:162},{x:129,y:162},{x:129,y:162},{x:130,y:163},{x:130,y:163},{x:130,y:163},{x:130,y:163},{x:130,y:163},{x:130,y:163},{x:130,y:163},{x:130,y:163},{x:131,y:163},{x:131,y:163},{x:131,y:163},{x:131,y:164},{x:131,y:164},{x:131,y:164},{x:131,y:164},{x:131,y:164},{x:131,y:164},{x:132,y:164},{x:132,y:164},{x:132,y:165},{x:132,y:165},{x:132,y:165},{x:132,y:165},{x:132,y:165},{x:132,y:165},{x:132,y:165},{x:133,y:165},{x:133,y:165},{x:133,y:165},{x:133,y:165},{x:133,y:166},{x:133,y:166},{x:133,y:166},{x:133,y:166},{x:133,y:166},{x:133,y:166},{x:134,y:166},{x:134,y:167},{x:134,y:167},{x:134,y:167},{x:134,y:167},{x:134,y:167},{x:134,y:167},{x:134,y:167},{x:135,y:167},{x:135,y:167},{x:135,y:168},{x:135,y:168},{x:135,y:168},{x:135,y:168},{x:135,y:168},{x:136,y:168},{x:136,y:168},{x:136,y:169},{x:136,y:169},{x:136,y:169},{x:137,y:169},{x:137,y:169},{x:137,y:169},{x:137,y:170},{x:137,y:170},{x:138,y:170},{x:138,y:170},{x:138,y:170},{x:138,y:170},{x:138,y:170},{x:138,y:171},{x:138,y:171},{x:138,y:171},{x:138,y:171},{x:138,y:171},{x:138,y:171},{x:138,y:171},{x:139,y:171},{x:139,y:171},{x:139,y:171},{x:139,y:171},{x:139,y:172},{x:139,y:172},{x:139,y:172},{x:139,y:172},{x:139,y:172},{x:139,y:172},{x:139,y:172},{x:140,y:173},{x:140,y:173},{x:140,y:173},{x:140,y:173},{x:140,y:173},{x:140,y:173},{x:140,y:173},{x:140,y:173},{x:140,y:174},{x:140,y:174},{x:140,y:174},{x:140,y:174},{x:141,y:174},{x:141,y:174},{x:141,y:174},{x:141,y:175},{x:141,y:175},{x:141,y:175},{x:141,y:175},{x:141,y:175},{x:141,y:175},{x:141,y:175},{x:142,y:175},{x:142,y:175},{x:142,y:175},{x:142,y:175},{x:142,y:176},{x:142,y:176},{x:142,y:176},{x:142,y:176},{x:143,y:176},{x:143,y:177},{x:143,y:177},{x:143,y:177},{x:143,y:177},{x:143,y:177},{x:143,y:177},{x:143,y:177},{x:144,y:177},{x:144,y:177},{x:144,y:177},{x:144,y:177},{x:144,y:178},{x:144,y:178},{x:144,y:178},{x:144,y:178},{x:145,y:178},{x:145,y:178},{x:145,y:178},{x:145,y:178},{x:145,y:178},{x:145,y:178},{x:145,y:178},{x:146,y:178},{x:146,y:178},{x:146,y:178},{x:146,y:178},{x:146,y:178},{x:146,y:178},{x:146,y:178},{x:146,y:178},{x:146,y:178},{x:147,y:178},{x:147,y:178},{x:147,y:179},{x:147,y:179},{x:147,y:179},{x:147,y:179},{x:147,y:179},{x:147,y:179},{x:148,y:179},{x:148,y:179},{x:148,y:179},{x:148,y:179},{x:148,y:180},{x:148,y:180},{x:148,y:180},{x:148,y:180},{x:149,y:180},{x:149,y:180},{x:149,y:180},{x:149,y:180},{x:149,y:180},{x:149,y:180},{x:150,y:181},{x:150,y:181},{x:150,y:181},{x:150,y:181},{x:150,y:181},{x:150,y:181},{x:150,y:181},{x:150,y:181},{x:150,y:181},{x:151,y:181},{x:151,y:181},{x:151,y:181},{x:151,y:181},{x:151,y:181},{x:151,y:181},{x:151,y:182},{x:151,y:182},{x:151,y:182},{x:152,y:182},{x:152,y:182},{x:152,y:182},{x:152,y:182},{x:152,y:182},{x:152,y:182},{x:153,y:182},{x:153,y:182},{x:153,y:182},{x:153,y:182},{x:153,y:183},{x:153,y:183},{x:154,y:183},{x:154,y:183},{x:154,y:183},{x:154,y:183},{x:154,y:183},{x:155,y:183},{x:155,y:183},{x:155,y:184},{x:155,y:184},{x:155,y:184},{x:156,y:184},{x:156,y:184},{x:156,y:184},{x:156,y:184},{x:156,y:184},{x:156,y:184},{x:157,y:184},{x:157,y:184},{x:157,y:184},{x:157,y:184},{x:158,y:184},{x:158,y:184},{x:158,y:185},{x:158,y:185},{x:158,y:185},{x:159,y:185},{x:159,y:185},{x:159,y:185},{x:159,y:185},{x:159,y:185},{x:160,y:185},{x:160,y:185},{x:160,y:185},{x:161,y:186},{x:161,y:186},{x:161,y:186},{x:162,y:186},{x:162,y:186},{x:162,y:186},{x:162,y:186},{x:162,y:186},{x:162,y:186},{x:162,y:186},{x:162,y:186},{x:163,y:186},{x:163,y:186},{x:163,y:187},{x:163,y:187},{x:163,y:187},{x:163,y:187},{x:163,y:187},{x:164,y:187},{x:164,y:187},{x:164,y:187},{x:164,y:187},{x:164,y:187},{x:164,y:187},{x:164,y:188},{x:164,y:188},{x:164,y:188},{x:165,y:188},{x:165,y:188},{x:165,y:188},{x:165,y:188},{x:165,y:188},{x:165,y:188},{x:165,y:189},{x:166,y:189},{x:166,y:189},{x:166,y:189},{x:166,y:189},{x:166,y:189},{x:166,y:189},{x:166,y:189},{x:167,y:189},{x:167,y:190},{x:167,y:190},{x:168,y:190},{x:168,y:190},{x:168,y:190},{x:169,y:190},{x:169,y:190},{x:169,y:191},{x:170,y:191},{x:170,y:191},{x:170,y:191},{x:170,y:191},{x:170,y:192},{x:170,y:192},{x:171,y:192},{x:171,y:192},{x:171,y:192},{x:171,y:192},{x:171,y:192},{x:171,y:192},{x:171,y:192},{x:172,y:192},{x:172,y:192},{x:172,y:192},{x:172,y:192},{x:172,y:193},{x:172,y:193},{x:172,y:193},{x:173,y:193},{x:173,y:193},{x:173,y:193},{x:173,y:193},{x:173,y:193},{x:173,y:193},{x:173,y:193},{x:173,y:193},{x:173,y:194},{x:174,y:194},{x:174,y:194},{x:174,y:194},{x:174,y:194},{x:174,y:194},{x:174,y:194},{x:174,y:194},{x:174,y:195},{x:174,y:195},{x:175,y:195},{x:175,y:195},{x:175,y:195},{x:175,y:195},{x:175,y:195},{x:175,y:195},{x:175,y:195},{x:175,y:195},{x:175,y:196},{x:175,y:196},{x:175,y:196},{x:175,y:196},{x:175,y:196},{x:175,y:196},{x:175,y:196},{x:175,y:196},{x:175,y:196},{x:175,y:196},{x:175,y:196},{x:175,y:196},{x:175,y:196},{x:175,y:197},{x:175,y:197},{x:175,y:197},{x:175,y:197},{x:175,y:197},{x:175,y:197},{x:175,y:197},{x:175,y:197},{x:175,y:197},{x:175,y:197},{x:175,y:197},{x:175,y:197},{x:175,y:197},{x:175,y:197},{x:175,y:198},{x:175,y:198},{x:175,y:198},{x:175,y:198},{x:175,y:198},{x:175,y:198},{x:175,y:198},{x:175,y:198},{x:174,y:199},{x:174,y:199},{x:174,y:199},{x:174,y:199},{x:174,y:199},{x:173,y:199},{x:173,y:199},{x:173,y:199},{x:172,y:200},{x:172,y:200},{x:171,y:200},{x:170,y:200},{x:170,y:200},{x:169,y:201},{x:168,y:201},{x:168,y:201},{x:167,y:201},{x:166,y:202},{x:165,y:202},{x:165,y:202},{x:164,y:202},{x:163,y:202},{x:163,y:202},{x:162,y:202},{x:161,y:203},{x:160,y:203},{x:159,y:203},{x:158,y:203},{x:157,y:203},{x:156,y:204},{x:155,y:204},{x:154,y:204},{x:153,y:204},{x:152,y:204},{x:151,y:204},{x:150,y:204},{x:149,y:205},{x:148,y:205},{x:146,y:205},{x:145,y:205},{x:144,y:205},{x:143,y:205},{x:142,y:205},{x:141,y:206},{x:141,y:206},{x:140,y:206},{x:140,y:206},{x:139,y:206},{x:138,y:206},{x:138,y:206},{x:137,y:206},{x:137,y:206},{x:136,y:206},{x:135,y:206},{x:134,y:206},{x:133,y:206},{x:131,y:206},{x:130,y:206},{x:129,y:206},{x:128,y:206},{x:127,y:206},{x:127,y:206},{x:126,y:206},{x:125,y:206},{x:125,y:206},{x:124,y:206},{x:124,y:206},{x:123,y:206},{x:123,y:206},{x:122,y:206},{x:122,y:206},{x:121,y:206},{x:120,y:205},{x:120,y:205},{x:119,y:205},{x:119,y:205},{x:118,y:205},{x:118,y:205},{x:117,y:205},{x:117,y:205},{x:116,y:204},{x:116,y:204},{x:115,y:204},{x:115,y:204},{x:114,y:204},{x:114,y:204},{x:113,y:204},{x:113,y:204},{x:112,y:204},{x:112,y:204},{x:111,y:204},{x:111,y:204},{x:110,y:203},{x:110,y:203},{x:109,y:203},{x:109,y:203},{x:108,y:203},{x:108,y:203},{x:108,y:203},{x:108,y:203},{x:107,y:203},{x:107,y:202},{x:107,y:202},{x:107,y:202},{x:106,y:202},{x:106,y:202},{x:106,y:202},{x:105,y:202},{x:105,y:201},{x:105,y:201},{x:105,y:201},{x:104,y:201},{x:104,y:201},{x:104,y:201},{x:104,y:200},{x:103,y:200},{x:103,y:200},{x:103,y:200},{x:103,y:200},{x:103,y:200},{x:103,y:199},{x:103,y:199},{x:103,y:199},{x:103,y:199},{x:103,y:199},{x:102,y:198},{x:102,y:198},{x:102,y:198},{x:102,y:198},{x:102,y:198},{x:102,y:197},{x:102,y:197},{x:102,y:197},{x:102,y:197},{x:102,y:196},{x:102,y:196},{x:102,y:196},{x:102,y:196},{x:102,y:195},{x:102,y:195},{x:102,y:195},{x:102,y:195},{x:103,y:195},{x:103,y:195},{x:103,y:195},{x:103,y:195},{x:103,y:195},{x:103,y:194},{x:104,y:194},{x:104,y:194},{x:104,y:194},{x:104,y:194},{x:104,y:193},{x:104,y:193},{x:105,y:193},{x:105,y:193},{x:105,y:193},{x:105,y:193},{x:105,y:193},{x:105,y:193},{x:106,y:193},{x:106,y:192},{x:106,y:192},{x:106,y:192},{x:106,y:192},{x:106,y:192},{x:106,y:192},{x:106,y:192},{x:107,y:192},{x:107,y:192},{x:107,y:192},{x:107,y:192},{x:107,y:192},{x:107,y:191},{x:107,y:191},{x:107,y:191},{x:107,y:191},{x:107,y:191},{x:107,y:191},{x:107,y:191},{x:107,y:191},{x:108,y:190},{x:108,y:190},{x:108,y:190},{x:108,y:190},{x:108,y:190},{x:108,y:190},{x:108,y:190},{x:108,y:190},{x:108,y:190},{x:108,y:190},{x:108,y:190},{x:108,y:190},{x:108,y:190},{x:108,y:190},{x:108,y:190},{x:109,y:189},{x:109,y:189},{x:109,y:189},{x:109,y:189},{x:109,y:189},{x:109,y:189},{x:109,y:189},{x:109,y:189},{x:109,y:189},{x:109,y:189},{x:109,y:189},{x:109,y:189},{x:109,y:189},{x:109,y:189},{x:110,y:189},{x:110,y:189},{x:110,y:188},{x:110,y:188},{x:110,y:188},{x:110,y:188},{x:110,y:188},{x:110,y:188},{x:110,y:188},{x:110,y:188},{x:110,y:188},{x:111,y:187},{x:111,y:187},{x:111,y:187},{x:111,y:187},{x:111,y:187},{x:111,y:187},{x:111,y:187},{x:111,y:187},{x:111,y:187},{x:111,y:187},{x:111,y:187},{x:111,y:187},{x:111,y:186},{x:112,y:186},{x:112,y:186},{x:112,y:186},{x:112,y:186},{x:112,y:186},{x:112,y:186},{x:112,y:186},{x:112,y:186},{x:112,y:185},{x:112,y:185},{x:112,y:185},{x:112,y:185},{x:112,y:185},{x:112,y:185},{x:112,y:185},{x:112,y:185},{x:112,y:185},{x:112,y:185},{x:113,y:185},{x:113,y:185},{x:113,y:184},{x:113,y:184},{x:113,y:184},{x:113,y:184},{x:113,y:184},{x:113,y:184},{x:113,y:184},{x:114,y:184},{x:114,y:184},{x:114,y:184},{x:114,y:184},{x:114,y:184},{x:114,y:184},{x:114,y:183},{x:114,y:183},{x:114,y:183},{x:114,y:183},{x:114,y:183},{x:114,y:183},{x:114,y:183},{x:114,y:183},{x:115,y:183},{x:115,y:183},{x:115,y:183},{x:115,y:182},{x:115,y:182},{x:115,y:182},{x:116,y:182},{x:116,y:182},{x:116,y:182},{x:116,y:182},{x:116,y:182},{x:116,y:182},{x:116,y:182},{x:116,y:182},{x:116,y:182},{x:116,y:182},{x:116,y:182},{x:116,y:181},{x:116,y:181},{x:116,y:181},{x:116,y:181},{x:117,y:181},{x:117,y:181},{x:117,y:181},{x:117,y:181},{x:117,y:181},{x:117,y:181},{x:117,y:181},{x:117,y:181},{x:117,y:181},{x:117,y:181},{x:118,y:181},{x:118,y:181},{x:118,y:180},{x:118,y:180},{x:118,y:180},{x:118,y:180},{x:118,y:180},{x:118,y:180},{x:118,y:180},{x:118,y:180},{x:118,y:180},{x:119,y:180},{x:119,y:180},{x:119,y:179},{x:119,y:179},{x:120,y:179},{x:120,y:179},{x:120,y:179},{x:120,y:178},{x:120,y:178},{x:120,y:178},{x:121,y:178},{x:121,y:178},{x:121,y:178},{x:121,y:178},{x:121,y:178},{x:121,y:178},{x:121,y:178},{x:121,y:177},{x:121,y:177},{x:121,y:177},{x:121,y:177},{x:121,y:177},{x:121,y:177},{x:121,y:177},{x:122,y:177},{x:122,y:177},{x:122,y:177},{x:122,y:177},{x:122,y:177},{x:122,y:176},{x:122,y:176},{x:122,y:176},{x:122,y:176},{x:122,y:176},{x:122,y:176},{x:122,y:176},{x:122,y:176},{x:122,y:176},{x:122,y:176},{x:122,y:175},{x:123,y:175},{x:123,y:175},{x:123,y:175},{x:123,y:175},{x:123,y:175},{x:123,y:175},{x:123,y:175},{x:123,y:175},{x:123,y:175},{x:123,y:175},{x:123,y:174},{x:123,y:174},{x:123,y:174},{x:123,y:174},{x:123,y:174},{x:124,y:174},{x:124,y:174},{x:124,y:174},{x:124,y:174},{x:124,y:174},{x:124,y:174},{x:124,y:174},{x:124,y:173},{x:124,y:173},{x:124,y:173},{x:124,y:173},{x:124,y:173},{x:125,y:173},{x:125,y:173},{x:125,y:173},{x:125,y:173},{x:125,y:172},{x:125,y:172},{x:125,y:172},{x:125,y:172},{x:125,y:172},{x:125,y:172},{x:125,y:172},{x:126,y:172},{x:126,y:172},{x:126,y:172},{x:126,y:172},{x:126,y:171},{x:126,y:171},{x:126,y:171},{x:126,y:171},{x:126,y:171},{x:127,y:171},{x:127,y:171},{x:127,y:171},{x:127,y:171},{x:127,y:171},{x:127,y:170},{x:127,y:170},{x:128,y:170},{x:128,y:170},{x:128,y:170},{x:128,y:170},{x:128,y:170},{x:128,y:170},{x:128,y:169},{x:129,y:169},{x:129,y:169},{x:129,y:169},{x:129,y:169},{x:129,y:169},{x:129,y:169},{x:129,y:169},{x:129,y:169},{x:129,y:169},{x:129,y:169},{x:130,y:168},{x:130,y:168},{x:130,y:168},{x:130,y:168},{x:130,y:168},{x:130,y:168},{x:130,y:168},{x:130,y:168},{x:130,y:168},{x:130,y:168},{x:130,y:167},{x:131,y:167},{x:131,y:167},{x:131,y:167},{x:131,y:167},{x:131,y:167},{x:131,y:167},{x:131,y:167},{x:131,y:167},{x:131,y:167},{x:131,y:167},{x:131,y:167},{x:131,y:166},{x:131,y:166},{x:131,y:166},{x:131,y:166},{x:131,y:166},{x:131,y:166},{x:132,y:166},{x:132,y:166},{x:132,y:166},{x:132,y:166},{x:132,y:166},{x:132,y:166},{x:132,y:165},{x:132,y:165},{x:132,y:165},{x:132,y:165},{x:132,y:165},{x:132,y:165},{x:132,y:165},{x:133,y:165},{x:133,y:165},{x:133,y:165},{x:133,y:165},{x:133,y:165},{x:133,y:164},{x:133,y:164},{x:133,y:164},{x:133,y:164},{x:133,y:164},{x:133,y:164},{x:133,y:164},{x:134,y:164},{x:134,y:164},{x:134,y:164},{x:134,y:164},{x:135,y:163},{x:135,y:163},{x:135,y:163},{x:135,y:163},{x:135,y:163},{x:135,y:163},{x:135,y:163},{x:135,y:163},{x:135,y:163},{x:136,y:163},{x:136,y:163},{x:136,y:163},{x:136,y:162},{x:136,y:162},{x:136,y:162},{x:136,y:162},{x:136,y:162},{x:136,y:162},{x:136,y:162},{x:136,y:162},{x:136,y:162},{x:136,y:162},{x:136,y:162},{x:136,y:162},{x:136,y:162},{x:137,y:162},{x:137,y:162},{x:137,y:162},{x:137,y:162},{x:137,y:161},{x:137,y:161},{x:137,y:161},{x:137,y:161},{x:137,y:161},{x:137,y:161},{x:137,y:161},{x:137,y:161},{x:138,y:161},{x:138,y:161},{x:138,y:161},{x:138,y:161},{x:138,y:161},{x:138,y:161},{x:138,y:161},{x:138,y:160},{x:138,y:160},{x:138,y:160},{x:138,y:160},{x:138,y:160},{x:138,y:160},{x:138,y:160},{x:138,y:160},{x:138,y:160},{x:138,y:160},{x:138,y:160},{x:138,y:160},{x:138,y:160},{x:138,y:160},{x:138,y:160},{x:138,y:160},{x:138,y:160},{x:138,y:160},{x:138,y:160},{x:138,y:160},{x:138,y:160},{x:138,y:160},{x:138,y:160},{x:138,y:160},{x:138,y:160},{x:138,y:160},{x:138,y:160},{x:139,y:160},{x:138,y:158},{x:138,y:158},{x:138,y:158},{x:138,y:159},{x:138,y:159},{x:138,y:159},{x:138,y:159},{x:139,y:158},{x:139,y:158},{x:139,y:158},{x:139,y:158},{x:139,y:158},{x:139,y:158},{x:139,y:158},{x:139,y:158},{x:139,y:158},{x:139,y:158},{x:139,y:158},{x:139,y:158},{x:139,y:158},{x:139,y:158},{x:139,y:158},{x:139,y:158},{x:139,y:158},{x:139,y:158},{x:139,y:158},{x:139,y:158},{x:139,y:158},{x:139,y:158},{x:139,y:158},{x:139,y:158},{x:139,y:158},{x:139,y:158},{x:139,y:158},{x:139,y:158},{x:139,y:158},{x:140,y:158},{x:140,y:157},{x:140,y:157},{x:140,y:157},{x:140,y:157},{x:140,y:157},{x:140,y:157},{x:140,y:157},{x:140,y:157},{x:141,y:157},{x:141,y:157},{x:141,y:157},{x:141,y:157},{x:141,y:156},{x:141,y:156},{x:141,y:156},{x:141,y:156},{x:141,y:156},{x:141,y:156},{x:141,y:156},{x:141,y:156},{x:141,y:156},{x:141,y:156},{x:141,y:156},{x:141,y:156},{x:141,y:155},{x:142,y:155},{x:142,y:155},{x:142,y:155},{x:142,y:155},{x:142,y:155},{x:142,y:155},{x:142,y:155},{x:142,y:155},{x:142,y:155},{x:142,y:155},{x:142,y:155},{x:142,y:155},{x:142,y:155},{x:143,y:154},{x:143,y:154},{x:143,y:154},{x:143,y:154},{x:143,y:154},{x:143,y:154},{x:143,y:154},{x:143,y:154},{x:143,y:154},{x:143,y:154},{x:143,y:154},{x:143,y:154},{x:144,y:153},{x:144,y:153},{x:144,y:153},{x:144,y:153},{x:144,y:153},{x:144,y:153},{x:144,y:153},{x:144,y:153},{x:145,y:153},{x:145,y:153},{x:145,y:152},{x:145,y:152},{x:145,y:152},{x:145,y:152},{x:145,y:152},{x:145,y:152},{x:145,y:152},{x:145,y:152},{x:146,y:152},{x:146,y:151},{x:146,y:151},{x:146,y:151},{x:146,y:151},{x:146,y:151},{x:147,y:151},{x:147,y:151},{x:147,y:151},{x:147,y:150},{x:147,y:150},{x:147,y:150},{x:147,y:150},{x:147,y:150},{x:147,y:150},{x:148,y:150},{x:148,y:150},{x:148,y:150},{x:148,y:150},{x:148,y:150},{x:148,y:149},{x:148,y:149},{x:149,y:149},{x:149,y:149},{x:149,y:149},{x:149,y:149},{x:149,y:149},{x:149,y:149},{x:149,y:149},{x:150,y:148},{x:150,y:148},{x:150,y:148},{x:150,y:148},{x:150,y:148},{x:150,y:148},{x:150,y:148},{x:150,y:148},{x:150,y:148},{x:150,y:148},{x:151,y:147},{x:151,y:147},{x:151,y:147},{x:151,y:147},{x:151,y:147},{x:151,y:147},{x:151,y:147},{x:151,y:147},{x:151,y:147},{x:151,y:147},{x:152,y:147},{x:152,y:146},{x:152,y:146},{x:152,y:146},{x:152,y:146},{x:152,y:146},{x:152,y:146},{x:152,y:146},{x:152,y:146},{x:152,y:146},{x:152,y:146},{x:152,y:146},{x:153,y:146},{x:153,y:145},{x:153,y:145},{x:153,y:145},{x:153,y:145},{x:153,y:145},{x:153,y:145},{x:153,y:145},{x:154,y:145},{x:154,y:145},{x:154,y:145},{x:154,y:145},{x:154,y:144},{x:154,y:144},{x:154,y:144},{x:154,y:144},{x:154,y:144},{x:155,y:144},{x:155,y:144},{x:155,y:144},{x:155,y:144},{x:155,y:143},{x:155,y:143},{x:156,y:143},{x:156,y:143},{x:156,y:143},{x:156,y:143},{x:156,y:143},{x:156,y:143},{x:156,y:143},{x:156,y:143},{x:157,y:142},{x:157,y:142},{x:157,y:142},{x:157,y:142},{x:157,y:142},{x:157,y:142},{x:157,y:142},{x:157,y:142},{x:158,y:142},{x:158,y:142},{x:158,y:142},{x:158,y:141},{x:158,y:141},{x:158,y:141},{x:158,y:141},{x:158,y:141},{x:158,y:141},{x:158,y:141},{x:158,y:141},{x:159,y:140},{x:159,y:140},{x:159,y:140},{x:159,y:140},{x:159,y:140},{x:159,y:140},{x:159,y:140},{x:159,y:140},{x:159,y:140},{x:159,y:140},{x:160,y:139},{x:160,y:139},{x:160,y:139},{x:160,y:139},{x:160,y:139},{x:160,y:139},{x:160,y:139},{x:160,y:139},{x:160,y:138},{x:160,y:138},{x:161,y:138},{x:161,y:138},{x:161,y:138},{x:161,y:138},{x:161,y:138},{x:161,y:137},{x:161,y:137},{x:161,y:137},{x:162,y:137},{x:162,y:137},{x:162,y:137},{x:162,y:137},{x:162,y:137},{x:162,y:136},{x:162,y:136},{x:162,y:136},{x:163,y:136},{x:163,y:136},{x:163,y:135},{x:163,y:135},{x:163,y:135},{x:163,y:135},{x:163,y:135},{x:163,y:135},{x:163,y:135},{x:163,y:135},{x:163,y:135},{x:164,y:135},{x:164,y:134},{x:164,y:134},{x:164,y:134},{x:164,y:134},{x:164,y:134},{x:164,y:134},{x:164,y:134},{x:164,y:134},{x:164,y:134},{x:164,y:134},{x:164,y:134},{x:165,y:134},{x:165,y:133},{x:165,y:133},{x:165,y:133},{x:165,y:133},{x:165,y:133},{x:165,y:133},{x:165,y:133},{x:165,y:133},{x:165,y:133},{x:165,y:133},{x:165,y:133},{x:166,y:132},{x:166,y:132},{x:166,y:132},{x:166,y:132},{x:166,y:132},{x:166,y:132},{x:166,y:132},{x:166,y:132},{x:166,y:132},{x:166,y:132},{x:166,y:132},{x:166,y:131},{x:167,y:131},{x:167,y:131},{x:167,y:131},{x:167,y:131},{x:167,y:131},{x:167,y:131},{x:167,y:130},{x:167,y:130},{x:168,y:130},{x:168,y:130},{x:168,y:130},{x:168,y:130},{x:168,y:130},{x:168,y:130},{x:168,y:130},{x:168,y:130},{x:168,y:130},{x:168,y:129},{x:168,y:129},{x:169,y:129},{x:169,y:129},{x:169,y:129},{x:169,y:129},{x:169,y:129},{x:169,y:129},{x:169,y:129},{x:169,y:129},{x:169,y:129},{x:169,y:128},{x:169,y:128},{x:169,y:128},{x:169,y:128},{x:169,y:128},{x:170,y:128},{x:170,y:128},{x:170,y:128},{x:170,y:128},{x:170,y:127},{x:170,y:127},{x:170,y:127},{x:170,y:127},{x:170,y:127},{x:170,y:127},{x:171,y:127},{x:171,y:127},{x:171,y:127},{x:171,y:127},{x:171,y:127},{x:171,y:127},{x:171,y:126},{x:171,y:126},{x:171,y:126},{x:171,y:126},{x:171,y:126},{x:171,y:126},{x:171,y:126},{x:171,y:126},{x:172,y:126},{x:172,y:126},{x:172,y:126},{x:172,y:126},{x:172,y:126},{x:172,y:125},{x:172,y:125},{x:172,y:125},{x:172,y:125},{x:173,y:125},{x:173,y:125},{x:173,y:125},{x:173,y:125},{x:173,y:125},{x:173,y:125},{x:173,y:125},{x:173,y:125},{x:173,y:125},{x:174,y:124},{x:174,y:124},{x:174,y:124},{x:174,y:124},{x:174,y:124},{x:174,y:124},{x:174,y:123},{x:175,y:123},{x:175,y:123},{x:175,y:123},{x:175,y:123},{x:175,y:123},{x:175,y:123},{x:175,y:123},{x:175,y:123},{x:175,y:123},{x:176,y:123},{x:176,y:122},{x:176,y:122},{x:176,y:122},{x:176,y:122},{x:176,y:122},{x:176,y:122},{x:176,y:122},{x:176,y:122},{x:176,y:122},{x:176,y:121},{x:176,y:121},{x:176,y:121},{x:177,y:121},{x:177,y:121},{x:177,y:121},{x:177,y:121},{x:177,y:121},{x:177,y:121},{x:177,y:120},{x:177,y:120},{x:177,y:120},{x:177,y:120},{x:177,y:120},{x:177,y:120},{x:178,y:120},{x:178,y:120},{x:178,y:120},{x:178,y:120},{x:178,y:120},{x:178,y:120},{x:178,y:120},{x:178,y:120},{x:178,y:120},{x:178,y:119},{x:178,y:119},{x:178,y:119},{x:178,y:119},{x:178,y:119},{x:178,y:119},{x:179,y:119},{x:179,y:119},{x:179,y:119},{x:179,y:119},{x:179,y:119},{x:179,y:118},{x:179,y:118},{x:179,y:118},{x:179,y:118},{x:179,y:118},{x:179,y:118},{x:179,y:118},{x:179,y:118},{x:179,y:118},{x:180,y:118},{x:180,y:118},{x:180,y:117},{x:180,y:117},{x:180,y:117},{x:180,y:117},{x:180,y:117},{x:180,y:117},{x:180,y:117},{x:180,y:117},{x:180,y:117},{x:180,y:116},{x:181,y:116},{x:181,y:116},{x:181,y:116},{x:181,y:116},{x:181,y:116},{x:181,y:116},{x:181,y:116},{x:181,y:116},{x:181,y:116},{x:181,y:116},{x:181,y:115},{x:181,y:115},{x:181,y:115},{x:182,y:115},{x:182,y:115},{x:182,y:115},{x:182,y:115},{x:182,y:114},{x:182,y:114},{x:182,y:114},{x:183,y:114},{x:183,y:114},{x:183,y:114},{x:183,y:113},{x:183,y:113},{x:183,y:113},{x:183,y:113},{x:183,y:113},{x:183,y:113},{x:183,y:113},{x:183,y:113},{x:183,y:113},{x:183,y:112},{x:183,y:112},{x:183,y:112},{x:184,y:112},{x:184,y:112},{x:184,y:112},{x:184,y:112},{x:184,y:111},{x:184,y:111},{x:184,y:111},{x:184,y:111},{x:184,y:111},{x:184,y:111},{x:184,y:111},{x:184,y:111},{x:184,y:111},{x:184,y:111},{x:184,y:111},{x:184,y:111},{x:184,y:111},{x:184,y:111},{x:184,y:111},{x:184,y:111},{x:184,y:111},{x:184,y:110},{x:184,y:110},{x:184,y:110},{x:184,y:110},{x:184,y:110},{x:184,y:110},{x:184,y:110},{x:184,y:110},{x:184,y:110},{x:184,y:110},{x:184,y:110},{x:184,y:110},{x:184,y:109},{x:184,y:109},{x:184,y:109},{x:185,y:109},{x:185,y:109},{x:185,y:108},{x:185,y:108},{x:185,y:108},{x:185,y:108},{x:185,y:108},{x:185,y:108},{x:185,y:108},{x:185,y:108},{x:185,y:107},{x:185,y:107},{x:185,y:107},{x:185,y:107},{x:185,y:107},{x:185,y:107},{x:186,y:107},{x:186,y:107},{x:186,y:106},{x:186,y:106},{x:186,y:106},{x:186,y:106},{x:186,y:105},{x:186,y:105},{x:187,y:105},{x:187,y:105},{x:187,y:105},{x:187,y:104},{x:187,y:104},{x:187,y:104},{x:187,y:104},{x:187,y:103},{x:187,y:103},{x:188,y:103},{x:188,y:102},{x:188,y:102},{x:188,y:102},{x:188,y:101},{x:188,y:101},{x:188,y:101},{x:188,y:101},{x:188,y:101},{x:188,y:101},{x:188,y:101},{x:188,y:101},{x:188,y:101},{x:188,y:101},{x:189,y:101},{x:189,y:100},{x:189,y:100},{x:189,y:100},{x:189,y:100},{x:189,y:100},{x:189,y:100},{x:189,y:100},{x:189,y:100},{x:189,y:100},{x:189,y:100},{x:189,y:99},{x:189,y:99},{x:189,y:99},{x:189,y:99},{x:189,y:99},{x:189,y:99},{x:189,y:99},{x:189,y:99},{x:189,y:99},{x:189,y:98},{x:189,y:98},{x:190,y:98},{x:190,y:98},{x:190,y:98},{x:190,y:98},{x:190,y:98},{x:190,y:98},{x:190,y:98},{x:190,y:98},{x:190,y:97},{x:190,y:97},{x:190,y:97},{x:190,y:97},{x:190,y:97},{x:190,y:97},{x:190,y:96},{x:190,y:96},{x:190,y:96},{x:190,y:96},{x:191,y:96},{x:191,y:96},{x:191,y:96},{x:191,y:96},{x:191,y:96},{x:191,y:95},{x:191,y:95},{x:191,y:95},{x:191,y:95},{x:191,y:95},{x:191,y:95},{x:191,y:95},{x:191,y:95},{x:191,y:95},{x:191,y:94},{x:191,y:94},{x:191,y:94},{x:191,y:94},{x:192,y:94},{x:192,y:94},{x:192,y:94},{x:192,y:94},{x:192,y:94},{x:192,y:94},{x:192,y:93},{x:192,y:93},{x:192,y:93},{x:192,y:93},{x:192,y:93},{x:192,y:93},{x:192,y:93},{x:193,y:93},{x:193,y:93},{x:193,y:93},{x:193,y:92},{x:193,y:92},{x:193,y:92},{x:193,y:92},{x:193,y:92},{x:193,y:92},{x:193,y:92},{x:193,y:92},{x:193,y:92},{x:193,y:92},{x:193,y:92},{x:193,y:92},{x:193,y:92},{x:193,y:92},{x:193,y:92},{x:193,y:92},{x:194,y:91},{x:194,y:91},{x:194,y:91},{x:194,y:91},{x:194,y:90},{x:194,y:90},{x:194,y:90},{x:194,y:90},{x:194,y:90},{x:194,y:90},{x:194,y:90},{x:194,y:90},{x:194,y:90},{x:194,y:89},{x:194,y:89},{x:194,y:89},{x:194,y:89},{x:195,y:89},{x:195,y:89},{x:195,y:89},{x:195,y:89},{x:195,y:89},{x:195,y:89},{x:195,y:89},{x:195,y:88},{x:195,y:88},{x:195,y:88},{x:195,y:88},{x:195,y:88},{x:195,y:88},{x:195,y:87},{x:195,y:87},{x:195,y:87},{x:195,y:87},{x:195,y:87},{x:195,y:87},{x:195,y:87},{x:195,y:87},{x:195,y:87},{x:195,y:87},{x:195,y:87},{x:195,y:86},{x:195,y:86},{x:195,y:86},{x:195,y:86},{x:195,y:86},{x:195,y:86},{x:195,y:86},{x:195,y:86},{x:195,y:86},{x:195,y:85},{x:195,y:85},{x:195,y:85},{x:195,y:85},{x:195,y:85},{x:195,y:85},{x:195,y:85},{x:195,y:85},{x:196,y:84},{x:196,y:84},{x:196,y:84},{x:196,y:84},{x:196,y:84},{x:196,y:84},{x:196,y:84},{x:196,y:84},{x:196,y:84},{x:196,y:84},{x:196,y:84},{x:196,y:84},{x:196,y:84},{x:196,y:84},{x:196,y:84},{x:196,y:85},{x:195,y:83},{x:195,y:83},{x:195,y:83},{x:195,y:83},{x:195,y:83},{x:195,y:83},{x:195,y:83},{x:195,y:83},{x:195,y:83},{x:195,y:83},{x:195,y:83},{x:195,y:83},{x:195,y:83},{x:195,y:83},{x:195,y:83},{x:195,y:83},{x:195,y:82},{x:195,y:82},{x:195,y:82},{x:195,y:82},{x:195,y:82},{x:195,y:82},{x:195,y:82},{x:195,y:82},{x:195,y:82},{x:195,y:82},{x:195,y:82},{x:195,y:82},{x:195,y:82},{x:195,y:81},{x:195,y:81},{x:195,y:81},{x:195,y:81},{x:195,y:81},{x:195,y:81},{x:195,y:81},{x:195,y:80},{x:195,y:80},{x:195,y:80},{x:195,y:80},{x:195,y:80},{x:195,y:80},{x:195,y:80},{x:195,y:80},{x:195,y:80},{x:195,y:79},{x:195,y:79},{x:195,y:79},{x:195,y:79},{x:195,y:79},{x:195,y:78},{x:195,y:78},{x:195,y:78},{x:195,y:78},{x:195,y:78},{x:195,y:78},{x:195,y:78},{x:195,y:78},{x:195,y:78},{x:195,y:77},{x:195,y:77},{x:195,y:77},{x:195,y:77},{x:195,y:77},{x:195,y:77},{x:195,y:76},{x:195,y:76},{x:195,y:76},{x:195,y:76},{x:195,y:76},{x:195,y:76},{x:195,y:76},{x:195,y:76},{x:195,y:76},{x:195,y:75},{x:195,y:75},{x:195,y:75},{x:195,y:75},{x:195,y:75},{x:195,y:75},{x:195,y:75},{x:195,y:74},{x:195,y:74},{x:195,y:74},{x:195,y:74},{x:195,y:74},{x:195,y:74},{x:195,y:74},{x:195,y:74},{x:195,y:73},{x:195,y:73},{x:195,y:73},{x:195,y:73},{x:195,y:73},{x:195,y:73},{x:195,y:73},{x:195,y:73},{x:195,y:73},{x:195,y:72},{x:195,y:72},{x:195,y:72},{x:195,y:72},{x:195,y:72},{x:195,y:71},{x:195,y:71},{x:195,y:71},{x:195,y:71},{x:195,y:71},{x:195,y:71},{x:195,y:71},{x:195,y:71},{x:195,y:71},{x:195,y:71},{x:195,y:70},{x:195,y:70},{x:195,y:70},{x:195,y:70},{x:195,y:69},{x:195,y:69},{x:195,y:69},{x:195,y:69},{x:195,y:69},{x:195,y:69},{x:195,y:68},{x:195,y:68},{x:195,y:68},{x:195,y:68},{x:195,y:68},{x:195,y:68},{x:195,y:67},{x:195,y:67},{x:195,y:67},{x:195,y:67},{x:195,y:67},{x:195,y:67},{x:195,y:67},{x:195,y:67},{x:195,y:66},{x:195,y:66},{x:195,y:66},{x:195,y:66},{x:195,y:66},{x:195,y:66},{x:195,y:65},{x:195,y:65},{x:195,y:65},{x:195,y:65},{x:195,y:65},{x:195,y:65},{x:195,y:65},{x:195,y:64},{x:195,y:64},{x:195,y:64},{x:195,y:64},{x:195,y:64},{x:195,y:64},{x:195,y:64},{x:194,y:63},{x:194,y:63},{x:194,y:63},{x:194,y:63},{x:194,y:63},{x:194,y:63},{x:194,y:63},{x:194,y:63},{x:194,y:63},{x:194,y:62},{x:194,y:62},{x:194,y:62},{x:194,y:62},{x:194,y:61},{x:194,y:61},{x:193,y:61},{x:193,y:61},{x:193,y:61},{x:193,y:61},{x:193,y:61},{x:193,y:60},{x:193,y:60},{x:193,y:60},{x:193,y:60},{x:193,y:60},{x:193,y:59},{x:193,y:59},{x:193,y:59},{x:193,y:59},{x:193,y:59},{x:193,y:59},{x:193,y:59},{x:193,y:58},{x:193,y:58},{x:193,y:58},{x:193,y:58},{x:193,y:58},{x:193,y:57},{x:193,y:57},{x:193,y:57},{x:193,y:57},{x:193,y:57},{x:193,y:57},{x:193,y:56},{x:193,y:56},{x:193,y:56},{x:193,y:56},{x:193,y:56},{x:193,y:56},{x:193,y:56},{x:193,y:55},{x:193,y:55},{x:193,y:55},{x:193,y:55},{x:193,y:55},{x:193,y:55},{x:193,y:55},{x:193,y:54},{x:193,y:54},{x:193,y:54},{x:193,y:54},{x:192,y:54},{x:192,y:53},{x:192,y:53},{x:192,y:53},{x:192,y:53},{x:192,y:53},{x:192,y:52},{x:191,y:52},{x:191,y:52},{x:191,y:52},{x:191,y:52},{x:191,y:52},{x:191,y:52},{x:191,y:52},{x:191,y:52},{x:191,y:52},{x:191,y:51},{x:191,y:51},{x:191,y:51},{x:190,y:51},{x:190,y:51},{x:190,y:51},{x:190,y:51},{x:190,y:51},{x:190,y:51},{x:190,y:51},{x:190,y:51},{x:190,y:50},{x:190,y:50},{x:190,y:50},{x:190,y:50},{x:190,y:50},{x:190,y:50},{x:190,y:50},{x:190,y:50},{x:190,y:50},{x:190,y:50},{x:190,y:50},{x:190,y:50},{x:190,y:49},{x:190,y:49},{x:190,y:49},{x:189,y:49},{x:189,y:49},{x:189,y:49},{x:189,y:49},{x:189,y:49},{x:189,y:49},{x:189,y:48},{x:189,y:48},{x:189,y:48},{x:189,y:48},{x:189,y:48},{x:189,y:48},{x:189,y:48},{x:189,y:48},{x:189,y:48},{x:189,y:47},{x:189,y:47},{x:189,y:47},{x:189,y:47},{x:189,y:47},{x:188,y:47},{x:188,y:47},{x:188,y:47},{x:188,y:47},{x:188,y:46},{x:188,y:46},{x:188,y:46},{x:188,y:46},{x:188,y:46},{x:188,y:46},{x:188,y:46},{x:187,y:46},{x:187,y:46},{x:187,y:45},{x:187,y:45},{x:187,y:45},{x:187,y:45},{x:187,y:45},{x:187,y:45},{x:187,y:45},{x:187,y:45},{x:187,y:45},{x:186,y:45},{x:186,y:45},{x:186,y:45},{x:186,y:45},{x:186,y:45},{x:186,y:45},{x:186,y:45},{x:186,y:45},{x:186,y:45},{x:186,y:45},{x:186,y:44},{x:186,y:44},{x:186,y:44},{x:186,y:44},{x:186,y:44},{x:186,y:44},{x:186,y:44},{x:186,y:44},{x:186,y:44},{x:186,y:44},{x:186,y:44},{x:186,y:44},{x:185,y:44},{x:185,y:44},{x:185,y:43},{x:185,y:43},{x:185,y:43},{x:185,y:43},{x:185,y:43},{x:184,y:42},{x:184,y:42},{x:184,y:42},{x:184,y:42},{x:184,y:42},{x:184,y:42},{x:184,y:42},{x:184,y:42},{x:184,y:42},{x:184,y:42},{x:184,y:42},{x:184,y:42},{x:184,y:42},{x:184,y:42},{x:184,y:42},{x:184,y:41},{x:184,y:41},{x:184,y:41},{x:184,y:41},{x:184,y:41},{x:184,y:41},{x:184,y:41},{x:184,y:41},{x:183,y:41},{x:183,y:41},{x:183,y:41},{x:183,y:41},{x:183,y:41},{x:183,y:40},{x:183,y:40},{x:183,y:40},{x:182,y:40},{x:182,y:40},{x:182,y:40},{x:182,y:39},{x:182,y:39},{x:181,y:39},{x:181,y:39},{x:181,y:39},{x:181,y:39},{x:181,y:39},{x:181,y:38},{x:181,y:38},{x:181,y:38},{x:181,y:38},{x:181,y:38},{x:181,y:38},{x:181,y:38},{x:181,y:38},{x:181,y:38},{x:180,y:38},{x:180,y:38},{x:180,y:38},{x:180,y:38},{x:180,y:38},{x:180,y:38},{x:180,y:38},{x:179,y:37},{x:179,y:37},{x:179,y:37},{x:179,y:37},{x:179,y:37},{x:179,y:37},{x:179,y:37},{x:179,y:37},{x:179,y:37},{x:179,y:37},{x:179,y:37},{x:179,y:37},{x:179,y:37},{x:179,y:37},{x:179,y:37},{x:179,y:37},{x:179,y:37},{x:179,y:37},{x:179,y:37},{x:179,y:37},{x:178,y:37},{x:178,y:37},{x:178,y:36},{x:178,y:36},{x:177,y:36},{x:177,y:36},{x:177,y:35},{x:177,y:35},{x:177,y:35},{x:176,y:35},{x:176,y:35},{x:176,y:35},{x:176,y:35},{x:176,y:35},{x:176,y:35},{x:176,y:35},{x:176,y:35},{x:176,y:35},{x:176,y:35},{x:176,y:35},{x:176,y:35},{x:175,y:35},{x:175,y:35},{x:175,y:35},{x:175,y:35},{x:175,y:35},{x:175,y:35},{x:175,y:35},{x:175,y:35},{x:175,y:35},{x:175,y:35},{x:174,y:34},{x:174,y:34},{x:174,y:34},{x:174,y:34},{x:174,y:34},{x:174,y:33},{x:173,y:33},{x:173,y:33},{x:173,y:33},{x:173,y:33},{x:173,y:33},{x:172,y:33},{x:172,y:33},{x:172,y:33},{x:172,y:33},{x:172,y:33},{x:172,y:33},{x:172,y:33},{x:172,y:33},{x:172,y:33},{x:171,y:32},{x:171,y:32},{x:171,y:32},{x:171,y:32},{x:171,y:32},{x:170,y:32},{x:170,y:32},{x:170,y:32},{x:170,y:32},{x:170,y:32},{x:170,y:32},{x:170,y:32},{x:170,y:32},{x:170,y:32},{x:170,y:32},{x:169,y:32},{x:169,y:32},{x:169,y:32},{x:169,y:32},{x:168,y:32},{x:168,y:32},{x:168,y:32},{x:167,y:32},{x:167,y:31},{x:167,y:31},{x:166,y:31},{x:166,y:31},{x:165,y:30},{x:165,y:30},{x:165,y:30},{x:164,y:30},{x:164,y:30},{x:164,y:30},{x:164,y:30},{x:164,y:30},{x:163,y:29},{x:163,y:29},{x:163,y:29},{x:163,y:29},{x:163,y:29},{x:163,y:29},{x:162,y:29},{x:162,y:29},{x:162,y:29},{x:162,y:29},{x:162,y:29},{x:162,y:29},{x:161,y:29},{x:161,y:29},{x:161,y:29},{x:161,y:29},{x:161,y:29},{x:161,y:29},{x:161,y:29},{x:160,y:28},{x:160,y:28},{x:160,y:28},{x:160,y:28},{x:160,y:28},{x:159,y:28},{x:159,y:28},{x:159,y:28},{x:158,y:28},{x:158,y:28},{x:157,y:28},{x:157,y:27},{x:156,y:27},{x:156,y:27},{x:155,y:27},{x:155,y:27},{x:154,y:27},{x:154,y:27},{x:154,y:27},{x:153,y:27},{x:153,y:27},{x:153,y:27},{x:153,y:27},{x:153,y:27},{x:153,y:27},{x:152,y:27},{x:152,y:27},{x:152,y:27},{x:152,y:27},{x:152,y:27},{x:151,y:27},{x:151,y:27},{x:151,y:27},{x:151,y:27},{x:150,y:27},{x:150,y:27},{x:150,y:27},{x:150,y:27},{x:149,y:27},{x:149,y:27},{x:149,y:27},{x:149,y:27},{x:148,y:27},{x:148,y:27},{x:148,y:27},{x:148,y:27},{x:147,y:27},{x:147,y:27},{x:147,y:27},{x:147,y:27},{x:147,y:27},{x:146,y:27},{x:146,y:27},{x:146,y:27},{x:145,y:27},{x:145,y:27},{x:145,y:27},{x:144,y:27},{x:144,y:27},{x:144,y:27},{x:143,y:27},{x:143,y:27},{x:143,y:27},{x:143,y:27},{x:142,y:27},{x:142,y:27},{x:142,y:27},{x:142,y:27},{x:142,y:27},{x:141,y:27},{x:141,y:27},{x:141,y:27},{x:141,y:27},{x:141,y:27},{x:140,y:27},{x:140,y:27},{x:140,y:27},{x:140,y:27},{x:139,y:27},{x:139,y:27},{x:139,y:27},{x:138,y:27},{x:138,y:27},{x:138,y:27},{x:138,y:27},{x:138,y:27},{x:138,y:27},{x:137,y:27},{x:137,y:27},{x:137,y:27},{x:137,y:27},{x:137,y:27},{x:137,y:27},{x:136,y:27},{x:136,y:27},{x:136,y:28},{x:136,y:28},{x:135,y:28},{x:135,y:28},{x:135,y:28},{x:135,y:28},{x:135,y:28},{x:134,y:28},{x:134,y:28},{x:134,y:28},{x:133,y:28},{x:132,y:28},{x:132,y:28},{x:131,y:28},{x:131,y:28},{x:131,y:28},{x:131,y:28},{x:130,y:28},{x:130,y:28},{x:130,y:28},{x:130,y:28},{x:130,y:28},{x:130,y:28},{x:130,y:28},{x:129,y:28},{x:129,y:28},{x:129,y:28},{x:129,y:28},{x:128,y:28},{x:128,y:29},{x:128,y:29},{x:128,y:29},{x:128,y:29},{x:127,y:29},{x:127,y:29},{x:127,y:29},{x:127,y:29},{x:127,y:29},{x:127,y:30},{x:127,y:30},{x:126,y:30},{x:126,y:30},{x:126,y:30},{x:126,y:30},{x:126,y:30},{x:126,y:30},{x:126,y:30},{x:126,y:30},{x:126,y:30},{x:126,y:30},{x:125,y:30},{x:125,y:30},{x:125,y:30},{x:125,y:30},{x:125,y:31},{x:125,y:31},{x:125,y:31},{x:124,y:31},{x:124,y:31},{x:124,y:31},{x:124,y:31},{x:124,y:31},{x:124,y:31},{x:124,y:31},{x:123,y:31},{x:123,y:31},{x:123,y:31},{x:123,y:32},{x:123,y:32},{x:123,y:32},{x:122,y:32},{x:122,y:32},{x:122,y:32},{x:122,y:32},{x:122,y:32},{x:122,y:32},{x:122,y:32},{x:121,y:32},{x:121,y:32},{x:121,y:33},{x:120,y:33},{x:120,y:33},{x:120,y:33},{x:119,y:33},{x:119,y:33},{x:119,y:33},{x:119,y:33},{x:119,y:33},{x:119,y:33},{x:118,y:34},{x:118,y:34},{x:118,y:34},{x:118,y:34},{x:118,y:34},{x:118,y:34},{x:117,y:34},{x:117,y:34},{x:117,y:34},{x:117,y:35},{x:116,y:35},{x:116,y:35},{x:116,y:35},{x:116,y:35},{x:116,y:35},{x:116,y:35},{x:116,y:35},{x:116,y:35},{x:115,y:35},{x:115,y:35},{x:115,y:36},{x:115,y:36},{x:115,y:36},{x:115,y:36},{x:115,y:36},{x:115,y:36},{x:114,y:36},{x:114,y:36},{x:114,y:36},{x:114,y:36},{x:114,y:37},{x:114,y:37},{x:114,y:37},{x:113,y:37},{x:113,y:37},{x:113,y:37},{x:113,y:37},{x:113,y:37},{x:113,y:37},{x:112,y:37},{x:112,y:37},{x:112,y:37},{x:112,y:38},{x:112,y:38},{x:111,y:38},{x:111,y:38},{x:111,y:38},{x:111,y:38},{x:111,y:38},{x:111,y:38},{x:110,y:38},{x:110,y:38},{x:110,y:38},{x:110,y:39},{x:110,y:39},{x:110,y:39},{x:109,y:39},{x:109,y:39},{x:109,y:39},{x:109,y:39},{x:109,y:39},{x:109,y:39},{x:109,y:39},{x:108,y:40},{x:108,y:40},{x:108,y:40},{x:108,y:40},{x:108,y:40},{x:108,y:40},{x:108,y:40},{x:107,y:41},{x:107,y:41},{x:107,y:41},{x:107,y:41},{x:107,y:41},{x:107,y:41},{x:107,y:41},{x:107,y:41},{x:107,y:41},{x:106,y:42},{x:106,y:42},{x:106,y:42},{x:106,y:42},{x:106,y:42},{x:106,y:42},{x:106,y:42},{x:106,y:42},{x:106,y:42},{x:106,y:42},{x:105,y:42},{x:105,y:42},{x:105,y:42},{x:105,y:43},{x:105,y:43},{x:105,y:43},{x:105,y:43},{x:105,y:43},{x:104,y:43},{x:104,y:43},{x:104,y:43},{x:104,y:43},{x:104,y:43},{x:104,y:43},{x:104,y:43},{x:104,y:44},{x:104,y:44},{x:103,y:44},{x:103,y:44},{x:103,y:44},{x:103,y:44},{x:103,y:44},{x:103,y:44},{x:103,y:44},{x:103,y:44},{x:103,y:44},{x:103,y:45},{x:102,y:45},{x:102,y:45},{x:102,y:45},{x:102,y:45},{x:102,y:45},{x:102,y:45},{x:102,y:45},{x:102,y:45},{x:102,y:45},{x:102,y:45},{x:102,y:45},{x:102,y:45},{x:101,y:45},{x:101,y:45},{x:101,y:46},{x:101,y:46},{x:101,y:46},{x:101,y:46},{x:101,y:46},{x:101,y:46},{x:101,y:46},{x:101,y:46},{x:101,y:46},{x:101,y:46},{x:101,y:46},{x:101,y:46},{x:101,y:46},{x:101,y:46},{x:101,y:46},{x:101,y:46},{x:101,y:46},{x:101,y:46},{x:101,y:46},{x:101,y:46},{x:101,y:46},{x:101,y:46},{x:101,y:46},{x:101,y:46},{x:101,y:46},{x:101,y:46},{x:101,y:46},{x:101,y:46},{x:100,y:46},{x:100,y:46},{x:100,y:46},{x:100,y:46},{x:100,y:46},{x:100,y:46},{x:100,y:46},{x:100,y:46},{x:99,y:46},{x:99,y:45},{x:99,y:45},{x:99,y:45},{x:98,y:45},{x:98,y:45},{x:98,y:45},{x:98,y:45},{x:98,y:45},{x:98,y:45},{x:98,y:45},{x:98,y:45},{x:98,y:45},{x:98,y:45},{x:98,y:45},{x:98,y:45},{x:98,y:45},{x:97,y:45},{x:97,y:45},{x:97,y:45},{x:97,y:45},{x:97,y:44},{x:97,y:44},{x:97,y:44},{x:97,y:44},{x:97,y:44},{x:96,y:44},{x:96,y:44},{x:96,y:44},{x:96,y:44},{x:96,y:44},{x:96,y:44},{x:96,y:44},{x:96,y:43},{x:96,y:43},{x:96,y:43},{x:95,y:43},{x:95,y:43},{x:95,y:43},{x:95,y:43},{x:95,y:43},{x:95,y:43},{x:95,y:43},{x:94,y:42},{x:94,y:42},{x:94,y:42},{x:94,y:42},{x:94,y:42},{x:94,y:42},{x:94,y:42},{x:93,y:42},{x:93,y:42},{x:93,y:42},{x:93,y:42},{x:93,y:42},{x:93,y:42},{x:93,y:41},{x:93,y:41},{x:93,y:41},{x:93,y:41},{x:92,y:41},{x:92,y:41},{x:92,y:41},{x:92,y:41},{x:92,y:40},{x:91,y:40},{x:91,y:40},{x:91,y:40},{x:91,y:40},{x:91,y:40},{x:91,y:40},{x:91,y:40},{x:91,y:40},{x:91,y:40},{x:91,y:40},{x:91,y:40},{x:91,y:40},{x:90,y:39},{x:90,y:39},{x:90,y:39},{x:90,y:39},{x:90,y:39},{x:90,y:39},{x:90,y:39},{x:90,y:39},{x:90,y:39},{x:90,y:39},{x:90,y:39},{x:90,y:39},{x:90,y:39},{x:90,y:39},{x:89,y:39},{x:89,y:39},{x:89,y:38},{x:89,y:38},{x:89,y:38},{x:89,y:38},{x:89,y:38},{x:89,y:38},{x:89,y:38},{x:88,y:37},{x:88,y:37},{x:88,y:37},{x:88,y:37},{x:88,y:37},{x:88,y:37},{x:88,y:37},{x:88,y:37},{x:88,y:37},{x:88,y:37},{x:88,y:37},{x:88,y:37},{x:88,y:37},{x:87,y:37},{x:87,y:37},{x:87,y:36},{x:87,y:36},{x:87,y:36},{x:87,y:36},{x:87,y:36},{x:87,y:36},{x:86,y:36},{x:86,y:36},{x:86,y:36},{x:86,y:36},{x:86,y:36},{x:86,y:36},{x:86,y:35},{x:85,y:35},{x:85,y:35},{x:85,y:35},{x:85,y:35},{x:84,y:35},{x:84,y:35},{x:84,y:34},{x:84,y:34},{x:84,y:34},{x:84,y:34},{x:83,y:34},{x:83,y:34},{x:83,y:34},{x:83,y:33},{x:83,y:33},{x:83,y:33},{x:83,y:33},{x:82,y:33},{x:82,y:32},{x:82,y:32},{x:82,y:32},{x:82,y:32},{x:82,y:32},{x:82,y:32},{x:82,y:32},{x:82,y:32},{x:82,y:32},{x:82,y:32},{x:82,y:32},{x:82,y:32},{x:81,y:32},{x:81,y:32},{x:81,y:32},{x:80,y:32},{x:80,y:32},{x:80,y:32},{x:80,y:32},{x:80,y:32},{x:80,y:32},{x:80,y:32},{x:80,y:32},{x:80,y:32},{x:80,y:32},{x:80,y:32},{x:80,y:32},{x:80,y:32},{x:79,y:32},{x:79,y:32},{x:79,y:32},{x:79,y:32},{x:79,y:32},{x:79,y:32},{x:79,y:32},{x:79,y:32},{x:79,y:32},{x:79,y:32},{x:83,y:32},{x:83,y:32},{x:83,y:32},{x:83,y:32},{x:83,y:32},{x:83,y:32},{x:83,y:32},{x:83,y:32},{x:83,y:32},{x:83,y:31},{x:82,y:31},{x:82,y:31},{x:82,y:31},{x:82,y:31},{x:82,y:31},{x:82,y:31},{x:82,y:31},{x:82,y:31},{x:82,y:31},{x:82,y:31},{x:82,y:31},{x:82,y:31},{x:81,y:31},{x:81,y:31},{x:81,y:31},{x:81,y:30},{x:81,y:30},{x:81,y:30},{x:80,y:30},{x:80,y:30},{x:80,y:30},{x:79,y:30},{x:79,y:30},{x:79,y:30},{x:79,y:30},{x:79,y:30},{x:78,y:30},{x:78,y:30},{x:78,y:30},{x:78,y:30},{x:78,y:30},{x:77,y:30},{x:77,y:30},{x:77,y:30},{x:77,y:30},{x:76,y:30},{x:76,y:30},{x:76,y:29},{x:76,y:29},{x:76,y:29},{x:75,y:29},{x:75,y:29},{x:75,y:29},{x:74,y:29},{x:74,y:29},{x:74,y:29},{x:73,y:29},{x:73,y:29},{x:73,y:29},{x:73,y:29},{x:73,y:29},{x:73,y:29},{x:73,y:29},{x:72,y:29},{x:72,y:29},{x:72,y:29},{x:72,y:29},{x:72,y:29},{x:71,y:29},{x:71,y:28},{x:71,y:28},{x:71,y:28},{x:71,y:28},{x:71,y:28},{x:71,y:28},{x:71,y:28},{x:70,y:28},{x:70,y:28},{x:69,y:28},{x:69,y:28},{x:68,y:28},{x:68,y:28},{x:68,y:28},{x:68,y:28},{x:68,y:28},{x:67,y:28},{x:67,y:28},{x:67,y:27},{x:67,y:27},{x:67,y:27},{x:67,y:27},{x:66,y:27},{x:66,y:27},{x:66,y:27},{x:66,y:27},{x:66,y:27},{x:66,y:27},{x:65,y:27},{x:65,y:27},{x:65,y:27},{x:65,y:27},{x:65,y:27},{x:64,y:27},{x:64,y:26},{x:64,y:26},{x:64,y:26},{x:63,y:26},{x:63,y:26},{x:63,y:26},{x:63,y:26},{x:63,y:26},{x:63,y:26},{x:63,y:26},{x:62,y:26},{x:62,y:26},{x:62,y:26},{x:61,y:26},{x:61,y:26},{x:60,y:26},{x:60,y:26},{x:60,y:26},{x:60,y:26},{x:60,y:26},{x:60,y:26},{x:60,y:26},{x:59,y:26},{x:59,y:26},{x:59,y:26},{x:58,y:26},{x:58,y:26},{x:57,y:26},{x:57,y:26},{x:56,y:26},{x:56,y:26},{x:56,y:26},{x:55,y:26},{x:55,y:26},{x:55,y:26},{x:55,y:26},{x:55,y:26},{x:55,y:26},{x:55,y:26},{x:54,y:26},{x:54,y:26},{x:54,y:26},{x:54,y:26},{x:54,y:26},{x:53,y:26},{x:53,y:26},{x:53,y:26},{x:53,y:26},{x:52,y:26},{x:52,y:26},{x:52,y:26},{x:52,y:26},{x:52,y:26},{x:52,y:26},{x:51,y:26},{x:51,y:26},{x:51,y:26},{x:50,y:26},{x:50,y:26},{x:50,y:26},{x:50,y:26},{x:49,y:26},{x:49,y:26},{x:49,y:26},{x:49,y:26},{x:49,y:26},{x:49,y:26},{x:48,y:26},{x:48,y:26},{x:48,y:26},{x:48,y:26},{x:48,y:26},{x:47,y:26},{x:47,y:26},{x:47,y:26},{x:47,y:26},{x:46,y:26},{x:46,y:26},{x:46,y:26},{x:46,y:26},{x:46,y:26},{x:46,y:26},{x:45,y:26},{x:45,y:26},{x:45,y:26},{x:45,y:26},{x:44,y:26},{x:44,y:26},{x:44,y:26},{x:43,y:26},{x:43,y:26},{x:43,y:26},{x:43,y:27},{x:42,y:27},{x:42,y:27},{x:42,y:27},{x:42,y:27},{x:42,y:27},{x:42,y:27},{x:41,y:27},{x:41,y:27},{x:41,y:27},{x:41,y:27},{x:40,y:27},{x:40,y:27},{x:40,y:27},{x:40,y:27},{x:40,y:27},{x:39,y:27},{x:39,y:27},{x:39,y:27},{x:39,y:27},{x:38,y:27},{x:38,y:28},{x:38,y:28},{x:37,y:28},{x:37,y:28},{x:37,y:28},{x:37,y:28},{x:36,y:28},{x:36,y:28},{x:36,y:28},{x:36,y:28},{x:35,y:28},{x:35,y:28},{x:35,y:29},{x:35,y:29},{x:35,y:29},{x:35,y:29},{x:35,y:29},{x:34,y:29},{x:34,y:29},{x:34,y:29},{x:34,y:29},{x:34,y:29},{x:33,y:29},{x:33,y:29},{x:33,y:29},{x:33,y:30},{x:33,y:30},{x:32,y:30},{x:32,y:30},{x:32,y:30},{x:32,y:30},{x:32,y:30},{x:32,y:30},{x:31,y:30},{x:31,y:30},{x:31,y:30},{x:31,y:30},{x:31,y:31},{x:31,y:31},{x:30,y:31},{x:30,y:31},{x:30,y:31},{x:30,y:31},{x:30,y:31},{x:29,y:31},{x:29,y:31},{x:29,y:32},{x:29,y:32},{x:28,y:32},{x:28,y:32},{x:28,y:32},{x:28,y:32},{x:28,y:32},{x:28,y:32},{x:27,y:32},{x:27,y:33},{x:27,y:33},{x:27,y:33},{x:26,y:33},{x:26,y:33},{x:26,y:33},{x:26,y:33},{x:25,y:33},{x:25,y:33},{x:25,y:34},{x:25,y:34},{x:25,y:34},{x:25,y:34},{x:25,y:34},{x:25,y:34},{x:25,y:34},{x:24,y:34},{x:24,y:34},{x:24,y:34},{x:24,y:34},{x:24,y:35},{x:24,y:35},{x:24,y:35},{x:23,y:35},{x:23,y:35},{x:23,y:35},{x:23,y:35},{x:23,y:36},{x:22,y:36},{x:22,y:36},{x:22,y:36},{x:22,y:36},{x:22,y:37},{x:21,y:37},{x:21,y:37},{x:21,y:37},{x:21,y:37},{x:21,y:38},{x:21,y:38},{x:20,y:38},{x:20,y:38},{x:20,y:38},{x:20,y:39},{x:20,y:39},{x:20,y:39},{x:20,y:39},{x:19,y:39},{x:19,y:40},{x:19,y:40},{x:19,y:40},{x:19,y:40},{x:19,y:40},{x:19,y:40},{x:18,y:40},{x:18,y:40},{x:18,y:41},{x:18,y:41},{x:18,y:41},{x:18,y:41},{x:18,y:41},{x:18,y:42},{x:18,y:42},{x:17,y:42},{x:17,y:42},{x:17,y:42},{x:17,y:43},{x:17,y:43},{x:17,y:43},{x:17,y:43},{x:17,y:43},{x:17,y:43},{x:17,y:43},{x:17,y:43},{x:17,y:43},{x:17,y:44},{x:17,y:44},{x:17,y:44},{x:17,y:44},{x:17,y:44},{x:17,y:45},{x:17,y:45},{x:17,y:45},{x:17,y:45},{x:16,y:45},{x:16,y:45},{x:16,y:46},{x:16,y:46},{x:16,y:46},{x:16,y:46},{x:16,y:46},{x:16,y:46},{x:16,y:47},{x:16,y:47},{x:16,y:47},{x:15,y:47},{x:15,y:48},{x:15,y:48},{x:15,y:48},{x:15,y:48},{x:15,y:48},{x:15,y:49},{x:14,y:49},{x:14,y:49},{x:14,y:49},{x:14,y:49},{x:14,y:49},{x:14,y:49},{x:14,y:50},{x:14,y:50},{x:14,y:50},{x:14,y:50},{x:14,y:50},{x:14,y:51},{x:14,y:51},{x:14,y:51},{x:14,y:51},{x:14,y:52},{x:13,y:52},{x:13,y:52},{x:13,y:52},{x:13,y:52},{x:13,y:52},{x:13,y:53},{x:13,y:53},{x:13,y:53},{x:13,y:53},{x:13,y:53},{x:13,y:54},{x:13,y:54},{x:13,y:54},{x:13,y:54},{x:13,y:54},{x:13,y:55},{x:13,y:55},{x:13,y:55},{x:13,y:55},{x:13,y:55},{x:13,y:56},{x:13,y:56},{x:12,y:56},{x:12,y:56},{x:12,y:56},{x:12,y:56},{x:12,y:56},{x:12,y:57},{x:12,y:57},{x:12,y:57},{x:12,y:57},{x:12,y:58},{x:12,y:58},{x:12,y:58},{x:12,y:58},{x:11,y:59},{x:11,y:59},{x:11,y:59},{x:11,y:59},{x:11,y:59},{x:11,y:59},{x:11,y:59},{x:11,y:59},{x:11,y:60},{x:11,y:60},{x:11,y:60},{x:11,y:60},{x:11,y:60},{x:11,y:61},{x:11,y:61},{x:10,y:61},{x:10,y:61},{x:10,y:61},{x:10,y:61},{x:10,y:61},{x:10,y:62},{x:10,y:62},{x:10,y:62},{x:10,y:62},{x:10,y:62},{x:10,y:62},{x:10,y:62},{x:10,y:62},{x:10,y:63},{x:10,y:63},{x:10,y:63},{x:10,y:63},{x:10,y:63},{x:10,y:63},{x:10,y:63},{x:10,y:64},{x:10,y:64},{x:10,y:64},{x:10,y:64},{x:10,y:64},{x:10,y:64},{x:10,y:64},{x:10,y:65},{x:10,y:65},{x:10,y:65},{x:10,y:65},{x:10,y:65},{x:10,y:65},{x:10,y:65},{x:10,y:65},{x:10,y:66},{x:10,y:66},{x:10,y:66},{x:10,y:66},{x:10,y:66},{x:10,y:66},{x:10,y:67},{x:10,y:67},{x:10,y:67},{x:10,y:67},{x:10,y:67},{x:10,y:67},{x:10,y:67},{x:10,y:68},{x:10,y:68},{x:10,y:68},{x:10,y:68},{x:10,y:68},{x:10,y:68},{x:10,y:69},{x:10,y:69},{x:10,y:69},{x:10,y:69},{x:10,y:69},{x:10,y:70},{x:10,y:70},{x:10,y:70},{x:10,y:70},{x:10,y:70},{x:10,y:70},{x:10,y:70},{x:10,y:70},{x:10,y:71},{x:9,y:71},{x:9,y:71},{x:9,y:71},{x:9,y:71},{x:9,y:72},{x:9,y:72},{x:9,y:72},{x:9,y:72},{x:9,y:72},{x:9,y:72},{x:9,y:72},{x:9,y:73},{x:9,y:73},{x:9,y:73},{x:9,y:73},{x:9,y:73},{x:9,y:73},{x:9,y:74},{x:9,y:74},{x:9,y:74},{x:9,y:74},{x:9,y:74},{x:9,y:74},{x:9,y:74},{x:9,y:74},{x:9,y:75},{x:9,y:75},{x:9,y:75},{x:9,y:75},{x:9,y:75},{x:9,y:75},{x:9,y:75},{x:9,y:75},{x:9,y:75},{x:9,y:76},{x:9,y:76},{x:9,y:76},{x:9,y:76},{x:10,y:76},{x:10,y:76},{x:10,y:76},{x:10,y:76},{x:10,y:76},{x:10,y:76},{x:10,y:77},{x:10,y:77},{x:10,y:77},{x:10,y:77},{x:10,y:77},{x:10,y:77},{x:10,y:77},{x:10,y:77},{x:10,y:77},{x:10,y:77},{x:10,y:78},{x:10,y:78},{x:10,y:78},{x:10,y:78},{x:10,y:78},{x:10,y:78},{x:10,y:78},{x:11,y:78},{x:11,y:78},{x:11,y:79},{x:11,y:79},{x:11,y:79},{x:11,y:79},{x:11,y:79},{x:10,y:80},{x:10,y:80},{x:10,y:80},{x:10,y:80},{x:10,y:80},{x:10,y:80},{x:10,y:80},{x:10,y:81},{x:10,y:81},{x:10,y:81},{x:10,y:81},{x:10,y:81},{x:10,y:81},{x:10,y:81},{x:10,y:81},{x:10,y:82},{x:10,y:82},{x:10,y:82},{x:10,y:82},{x:10,y:82},{x:10,y:83},{x:10,y:83},{x:10,y:83},{x:10,y:83},{x:10,y:83},{x:10,y:84},{x:10,y:84},{x:10,y:84},{x:10,y:84},{x:10,y:84},{x:10,y:84},{x:10,y:84},{x:10,y:84},{x:10,y:84},{x:10,y:84},{x:10,y:84},{x:10,y:84},{x:10,y:84},{x:10,y:84},{x:10,y:84},{x:10,y:84},{x:10,y:85},{x:10,y:85},{x:10,y:85},{x:10,y:85},{x:10,y:85},{x:10,y:85},{x:10,y:85},{x:11,y:85},{x:11,y:85},{x:11,y:85},{x:11,y:85},{x:11,y:86},{x:11,y:86},{x:11,y:86},{x:11,y:86},{x:11,y:86},{x:11,y:86},{x:11,y:86},{x:12,y:86},{x:12,y:87},{x:12,y:87},{x:12,y:87},{x:12,y:87},{x:12,y:87},{x:12,y:87},{x:12,y:88},{x:12,y:88},{x:12,y:88},{x:12,y:88},{x:12,y:88},{x:12,y:88},{x:12,y:88},{x:13,y:89},{x:13,y:89},{x:13,y:89},{x:13,y:89},{x:13,y:89},{x:13,y:89},{x:13,y:89},{x:13,y:89},{x:13,y:89},{x:13,y:90},{x:13,y:90},{x:13,y:90},{x:13,y:90},{x:13,y:90},{x:13,y:90},{x:13,y:91},{x:13,y:91},{x:13,y:91},{x:13,y:91},{x:13,y:91},{x:13,y:92},{x:13,y:92},{x:13,y:92},{x:13,y:92},{x:13,y:92},{x:13,y:92},{x:13,y:92},{x:13,y:92},{x:13,y:93},{x:13,y:93},{x:13,y:93},{x:13,y:93},{x:13,y:93},{x:13,y:93},{x:13,y:94},{x:14,y:94},{x:14,y:94},{x:14,y:94},{x:14,y:94},{x:14,y:94},{x:14,y:95},{x:14,y:95},{x:14,y:95},{x:14,y:95},{x:14,y:95},{x:14,y:95},{x:14,y:95},{x:14,y:95},{x:14,y:96},{x:14,y:96},{x:14,y:96},{x:14,y:96},{x:14,y:96},{x:14,y:97},{x:14,y:97},{x:14,y:97},{x:14,y:97},{x:14,y:97},{x:14,y:97},{x:14,y:97},{x:14,y:97},{x:14,y:97},{x:15,y:97},{x:15,y:97},{x:15,y:98},{x:15,y:98},{x:15,y:98},{x:15,y:98},{x:15,y:98},{x:15,y:98},{x:15,y:98},{x:15,y:98},{x:15,y:99},{x:15,y:99},{x:15,y:99},{x:15,y:99},{x:16,y:99},{x:16,y:99},{x:16,y:99},{x:16,y:100},{x:16,y:100},{x:16,y:100},{x:16,y:100},{x:16,y:100},{x:16,y:100},{x:16,y:100},{x:16,y:100},{x:16,y:101},{x:16,y:101},{x:16,y:101},{x:16,y:101},{x:16,y:101},{x:17,y:101},{x:17,y:101},{x:17,y:101},{x:17,y:101},{x:17,y:101},{x:17,y:102},{x:17,y:102},{x:17,y:102},{x:17,y:102},{x:17,y:102},{x:17,y:102},{x:17,y:102},{x:17,y:102},{x:17,y:103},{x:17,y:103},{x:17,y:103},{x:17,y:103},{x:18,y:103},{x:18,y:103},{x:18,y:103},{x:18,y:104},{x:18,y:104},{x:18,y:104},{x:18,y:104},{x:19,y:104},{x:19,y:104},{x:19,y:105},{x:19,y:105},{x:19,y:105},{x:19,y:105},{x:19,y:105},{x:19,y:105},{x:19,y:105},{x:19,y:105},{x:19,y:105},{x:19,y:105},{x:19,y:105},{x:19,y:106},{x:19,y:106},{x:20,y:106},{x:20,y:106},{x:20,y:106},{x:20,y:106},{x:20,y:106},{x:20,y:107},{x:20,y:107},{x:20,y:107},{x:20,y:107},{x:20,y:107},{x:21,y:107},{x:21,y:107},{x:21,y:108},{x:21,y:108},{x:21,y:108},{x:21,y:108},{x:21,y:108},{x:21,y:108},{x:21,y:108},{x:21,y:108},{x:21,y:108},{x:21,y:109},{x:22,y:109},{x:22,y:109},{x:22,y:109},{x:22,y:109},{x:22,y:109},{x:22,y:109},{x:22,y:109},{x:22,y:109},{x:22,y:109},{x:22,y:109},{x:22,y:109},{x:22,y:110},{x:22,y:110},{x:22,y:110},{x:22,y:110},{x:22,y:110},{x:22,y:110},{x:23,y:110},{x:23,y:110},{x:23,y:110},{x:23,y:110},{x:23,y:111},{x:23,y:111},{x:23,y:111},{x:23,y:111},{x:23,y:111},{x:23,y:111},{x:23,y:111},{x:23,y:111},{x:23,y:112},{x:24,y:112},{x:24,y:112},{x:24,y:112},{x:24,y:112},{x:24,y:112},{x:24,y:112},{x:24,y:112},{x:24,y:113},{x:24,y:113},{x:24,y:113},{x:25,y:113},{x:25,y:113},{x:25,y:113},{x:25,y:113},{x:25,y:113},{x:25,y:114},{x:25,y:114},{x:25,y:114},{x:25,y:114},{x:25,y:114},{x:25,y:114},{x:26,y:114},{x:26,y:114},{x:26,y:114},{x:26,y:114},{x:26,y:115},{x:26,y:115},{x:26,y:115},{x:26,y:115},{x:27,y:115},{x:27,y:116},{x:27,y:116},{x:27,y:116},{x:27,y:116},{x:27,y:116},{x:27,y:116},{x:27,y:116},{x:27,y:116},{x:27,y:116},{x:27,y:116},{x:28,y:116},{x:28,y:117},{x:28,y:117},{x:28,y:117},{x:28,y:117},{x:28,y:117},{x:28,y:117},{x:28,y:117},{x:28,y:118},{x:28,y:118},{x:28,y:118},{x:28,y:118},{x:28,y:118},{x:28,y:118},{x:29,y:119},{x:29,y:119},{x:29,y:119},{x:29,y:119},{x:29,y:119},{x:29,y:119},{x:29,y:119},{x:29,y:119},{x:29,y:119},{x:29,y:119},{x:29,y:120},{x:29,y:120},{x:30,y:120},{x:30,y:120},{x:30,y:120},{x:30,y:120},{x:30,y:120},{x:30,y:120},{x:30,y:120},{x:30,y:121},{x:30,y:121},{x:30,y:121},{x:31,y:121},{x:31,y:121},{x:31,y:121},{x:31,y:121},{x:31,y:122},{x:31,y:122},{x:31,y:122},{x:31,y:122},{x:31,y:122},{x:31,y:122},{x:31,y:122},{x:31,y:122},{x:31,y:122},{x:31,y:122},{x:31,y:122},{x:31,y:122},{x:31,y:122},{x:32,y:122},{x:32,y:122},{x:27,y:120},{x:27,y:120},{x:27,y:120},{x:27,y:121},{x:27,y:121},{x:27,y:121},{x:27,y:121},{x:27,y:121},{x:27,y:121},{x:27,y:121},{x:27,y:121},{x:27,y:121},{x:27,y:121},{x:27,y:121},{x:27,y:121},{x:27,y:121},{x:27,y:121},{x:27,y:121},{x:27,y:121},{x:27,y:121},{x:27,y:121},{x:27,y:121},{x:27,y:121},{x:28,y:121},{x:28,y:121},{x:28,y:121},{x:28,y:121},{x:28,y:120},{x:28,y:120},{x:28,y:120},{x:28,y:120},{x:28,y:121},{x:28,y:121},{x:28,y:121},{x:28,y:121},{x:28,y:121},{x:29,y:121},{x:29,y:121},{x:29,y:121},{x:29,y:121},{x:29,y:121},{x:29,y:121},{x:29,y:122},{x:29,y:122},{x:29,y:122},{x:29,y:122},{x:30,y:122},{x:30,y:122},{x:30,y:122},{x:30,y:122},{x:30,y:122},{x:30,y:123},{x:30,y:123},{x:30,y:123},{x:30,y:123},{x:30,y:123},{x:31,y:124},{x:31,y:124},{x:31,y:124},{x:31,y:124},{x:31,y:124},{x:31,y:124},{x:31,y:125},{x:31,y:125},{x:31,y:125},{x:31,y:125},{x:31,y:125},{x:31,y:125},{x:32,y:125},{x:32,y:125},{x:32,y:126},{x:32,y:126},{x:32,y:126},{x:32,y:126},{x:32,y:126},{x:32,y:126},{x:32,y:126},{x:32,y:126},{x:32,y:127},{x:32,y:127},{x:33,y:127},{x:33,y:127},{x:33,y:127},{x:33,y:127},{x:33,y:127},{x:33,y:128},{x:34,y:128},{x:34,y:128},{x:34,y:128},{x:34,y:128},{x:34,y:128},{x:35,y:128},{x:35,y:128},{x:35,y:128},{x:35,y:129},{x:35,y:129},{x:35,y:129},{x:35,y:129},{x:35,y:129},{x:36,y:129},{x:36,y:129},{x:36,y:130},{x:36,y:130},{x:36,y:130},{x:36,y:130},{x:36,y:130},{x:37,y:130},{x:37,y:130},{x:37,y:130},{x:37,y:130},{x:37,y:131},{x:37,y:131},{x:37,y:131},{x:38,y:131},{x:38,y:131},{x:38,y:131},{x:38,y:132},{x:38,y:132},{x:38,y:132},{x:38,y:132},{x:38,y:132},{x:38,y:132},{x:38,y:132},{x:39,y:132},{x:39,y:133},{x:39,y:133},{x:39,y:133},{x:39,y:133},{x:40,y:133},{x:40,y:133},{x:40,y:133},{x:40,y:134},{x:40,y:134},{x:40,y:134},{x:40,y:134},{x:40,y:134},{x:40,y:134},{x:41,y:134},{x:41,y:135},{x:41,y:135},{x:41,y:135},{x:42,y:135},{x:42,y:136},{x:42,y:136},{x:42,y:136},{x:42,y:136},{x:42,y:136},{x:42,y:136},{x:42,y:136},{x:43,y:137},{x:43,y:137},{x:43,y:137},{x:43,y:137},{x:43,y:137},{x:43,y:137},{x:44,y:137},{x:44,y:138},{x:44,y:138},{x:44,y:138},{x:44,y:138},{x:44,y:138},{x:45,y:138},{x:45,y:139},{x:45,y:139},{x:45,y:139},{x:45,y:139},{x:45,y:139},{x:45,y:139},{x:46,y:140},{x:46,y:140},{x:46,y:140},{x:46,y:140},{x:46,y:140},{x:46,y:140},{x:46,y:140},{x:46,y:140},{x:46,y:140},{x:46,y:141},{x:46,y:141},{x:47,y:141},{x:47,y:141},{x:47,y:141},{x:47,y:141},{x:48,y:142},{x:48,y:142},{x:48,y:142},{x:48,y:142},{x:48,y:142},{x:48,y:142},{x:48,y:142},{x:48,y:142},{x:49,y:142},{x:49,y:142},{x:49,y:143},{x:49,y:143},{x:49,y:143},{x:50,y:143},{x:50,y:143},{x:50,y:143},{x:50,y:143},{x:50,y:143},{x:50,y:143},{x:50,y:143},{x:50,y:143},{x:50,y:143},{x:51,y:143},{x:51,y:144},{x:51,y:144},{x:51,y:144},{x:52,y:144},{x:52,y:144},{x:52,y:144},{x:52,y:145},{x:52,y:145},{x:52,y:145},{x:53,y:145},{x:53,y:145},{x:53,y:145},{x:53,y:145},{x:53,y:145},{x:54,y:146},{x:54,y:146},{x:54,y:146},{x:54,y:146},{x:55,y:147},{x:55,y:147},{x:55,y:147},{x:55,y:147},{x:55,y:147},{x:56,y:147},{x:56,y:148},{x:56,y:148},{x:56,y:148},{x:56,y:148},{x:56,y:148},{x:57,y:148},{x:57,y:148},{x:57,y:148},{x:57,y:149},{x:57,y:149},{x:57,y:149},{x:58,y:149},{x:58,y:149},{x:58,y:149},{x:58,y:149},{x:58,y:149},{x:58,y:149},{x:59,y:149},{x:59,y:150},{x:59,y:150},{x:59,y:150},{x:59,y:150},{x:59,y:150},{x:60,y:150},{x:60,y:150},{x:60,y:150},{x:60,y:151},{x:60,y:151},{x:60,y:151},{x:60,y:151},{x:61,y:151},{x:61,y:151},{x:61,y:151},{x:61,y:152},{x:61,y:152},{x:61,y:152},{x:61,y:152},{x:62,y:152},{x:62,y:152},{x:62,y:152},{x:62,y:153},{x:62,y:153},{x:62,y:153},{x:63,y:153},{x:63,y:153},{x:63,y:154},{x:63,y:154},{x:63,y:154},{x:63,y:154},{x:63,y:154},{x:63,y:154},{x:64,y:154},{x:64,y:154},{x:64,y:154},{x:64,y:155},{x:64,y:155},{x:64,y:155},{x:64,y:155},{x:64,y:155},{x:64,y:155},{x:65,y:155},{x:65,y:155},{x:65,y:155},{x:65,y:156},{x:65,y:156},{x:66,y:156},{x:66,y:156},{x:66,y:156},{x:66,y:156},{x:66,y:156},{x:67,y:157},{x:67,y:157},{x:67,y:157},{x:67,y:157},{x:67,y:157},{x:67,y:157},{x:67,y:157},{x:68,y:158},{x:68,y:158},{x:68,y:158},{x:68,y:158},{x:68,y:158},{x:68,y:158},{x:68,y:158},{x:68,y:158},{x:68,y:159},{x:68,y:159},{x:68,y:159},{x:69,y:159},{x:69,y:159},{x:69,y:159},{x:69,y:160},{x:69,y:160},{x:69,y:160},{x:69,y:160},{x:69,y:160},{x:70,y:160},{x:70,y:160},{x:70,y:161},{x:70,y:161},{x:70,y:161},{x:70,y:161},{x:70,y:161},{x:70,y:161},{x:70,y:161},{x:70,y:162},{x:71,y:162},{x:71,y:162},{x:71,y:162},{x:71,y:162},{x:71,y:162},{x:71,y:162},{x:71,y:162},{x:71,y:162},{x:71,y:163},{x:72,y:163},{x:72,y:163},{x:72,y:163},{x:72,y:163},{x:72,y:163},{x:72,y:163},{x:72,y:163},{x:72,y:164},{x:73,y:164},{x:73,y:164},{x:73,y:164},{x:73,y:164},{x:73,y:164},{x:73,y:164},{x:73,y:164},{x:74,y:165},{x:74,y:165},{x:74,y:165},{x:74,y:165},{x:74,y:165},{x:74,y:165},{x:74,y:166},{x:75,y:166},{x:75,y:166},{x:75,y:166},{x:75,y:166},{x:75,y:166},{x:75,y:166},{x:75,y:166},{x:75,y:166},{x:76,y:167},{x:76,y:167},{x:76,y:167},{x:76,y:167},{x:76,y:167},{x:76,y:167},{x:77,y:167},{x:77,y:167},{x:77,y:168},{x:77,y:168},{x:77,y:168},{x:77,y:168},{x:77,y:168},{x:78,y:168},{x:78,y:168},{x:78,y:168},{x:78,y:169},{x:78,y:169},{x:78,y:169},{x:78,y:169},{x:79,y:169},{x:79,y:169},{x:79,y:169},{x:79,y:170},{x:79,y:170},{x:79,y:170},{x:79,y:170},{x:79,y:170},{x:80,y:171},{x:80,y:171},{x:80,y:171},{x:80,y:171},{x:80,y:172},{x:81,y:172},{x:81,y:172},{x:81,y:172},{x:81,y:172},{x:81,y:172},{x:81,y:172},{x:81,y:173},{x:81,y:173},{x:82,y:173},{x:82,y:173},{x:82,y:173},{x:82,y:173},{x:82,y:173},{x:82,y:173},{x:82,y:173},{x:82,y:174},{x:82,y:174},{x:82,y:174},{x:82,y:174},{x:82,y:174},{x:82,y:174},{x:82,y:174},{x:82,y:175},{x:83,y:175},{x:83,y:175},{x:83,y:175},{x:83,y:175},{x:83,y:175},{x:83,y:175},{x:83,y:175},{x:83,y:176},{x:84,y:176},{x:84,y:176},{x:84,y:176},{x:84,y:177},{x:84,y:177},{x:84,y:177},{x:85,y:177},{x:85,y:177},{x:85,y:178},{x:85,y:178},{x:85,y:178},{x:86,y:178},{x:86,y:178},{x:86,y:178},{x:86,y:178},{x:86,y:178},{x:86,y:178},{x:86,y:179},{x:86,y:179},{x:86,y:179},{x:86,y:179},{x:87,y:179},{x:87,y:179},{x:87,y:180},{x:87,y:180},{x:87,y:180},{x:87,y:180},{x:87,y:180},{x:88,y:180},{x:88,y:181},{x:88,y:181},{x:88,y:181},{x:88,y:181},{x:88,y:181},{x:89,y:181},{x:89,y:181},{x:89,y:182},{x:89,y:182},{x:89,y:182},{x:89,y:182},{x:89,y:182},{x:89,y:182},{x:89,y:182},{x:90,y:182},{x:90,y:183},{x:90,y:183},{x:90,y:183},{x:90,y:183},{x:90,y:183},{x:90,y:183},{x:90,y:183},{x:91,y:184},{x:91,y:184},{x:91,y:184},{x:91,y:184},{x:91,y:184},{x:92,y:185},{x:92,y:185},{x:92,y:185},{x:92,y:185},{x:92,y:185},{x:92,y:185},{x:92,y:185},{x:92,y:185},{x:92,y:185},{x:92,y:185},{x:93,y:186},{x:93,y:186},{x:93,y:186},{x:93,y:186},{x:93,y:186},{x:94,y:186},{x:94,y:187},{x:94,y:187},{x:94,y:187},{x:94,y:187},{x:94,y:188},{x:95,y:188},{x:95,y:188},{x:95,y:188},{x:95,y:188},{x:95,y:188},{x:95,y:188},{x:95,y:189},{x:95,y:189},{x:96,y:189},{x:96,y:189},{x:96,y:189},{x:96,y:189},{x:96,y:189},{x:96,y:189},{x:96,y:189},{x:96,y:190},{x:96,y:190},{x:97,y:190},{x:97,y:190},{x:97,y:190},{x:97,y:190},{x:97,y:190},{x:97,y:191},{x:97,y:191},{x:97,y:191},{x:97,y:191},{x:98,y:191},{x:98,y:191},{x:98,y:191},{x:98,y:192},{x:98,y:192},{x:98,y:192},{x:99,y:192},{x:99,y:192},{x:99,y:192},{x:99,y:192},{x:99,y:192},{x:99,y:192},{x:99,y:192},{x:99,y:192},{x:99,y:192},{x:99,y:192},{x:99,y:192},{x:99,y:192},{x:99,y:192},{x:100,y:193},{x:100,y:193},{x:100,y:193},{x:100,y:193},{x:100,y:193},{x:100,y:193},{x:100,y:193},{x:100,y:193},{x:101,y:193},{x:101,y:193},{x:101,y:193},{x:101,y:193},{x:101,y:193},{x:101,y:193},{x:100,y:193},{x:100,y:192}]
